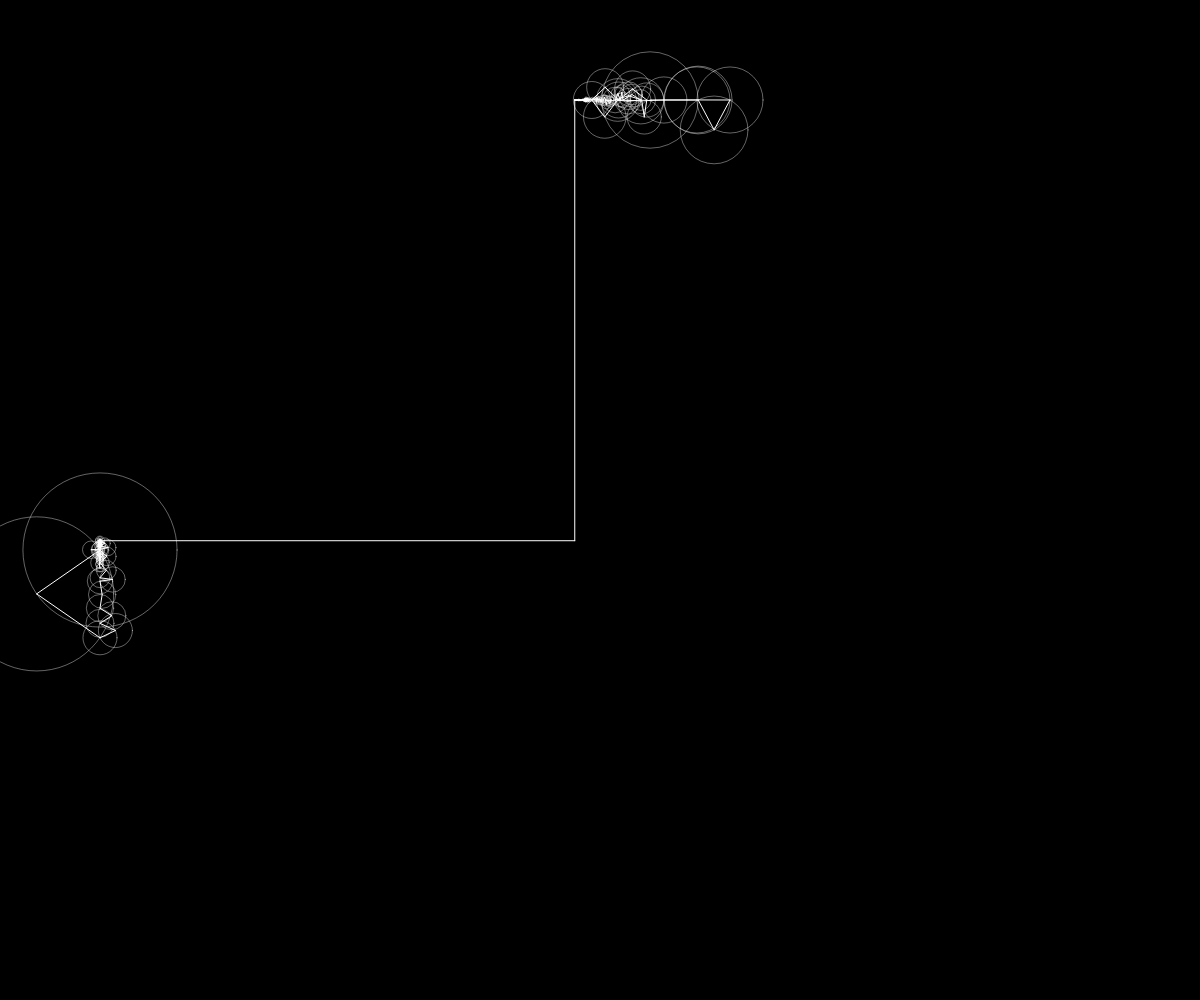
Frame 1 (no input)
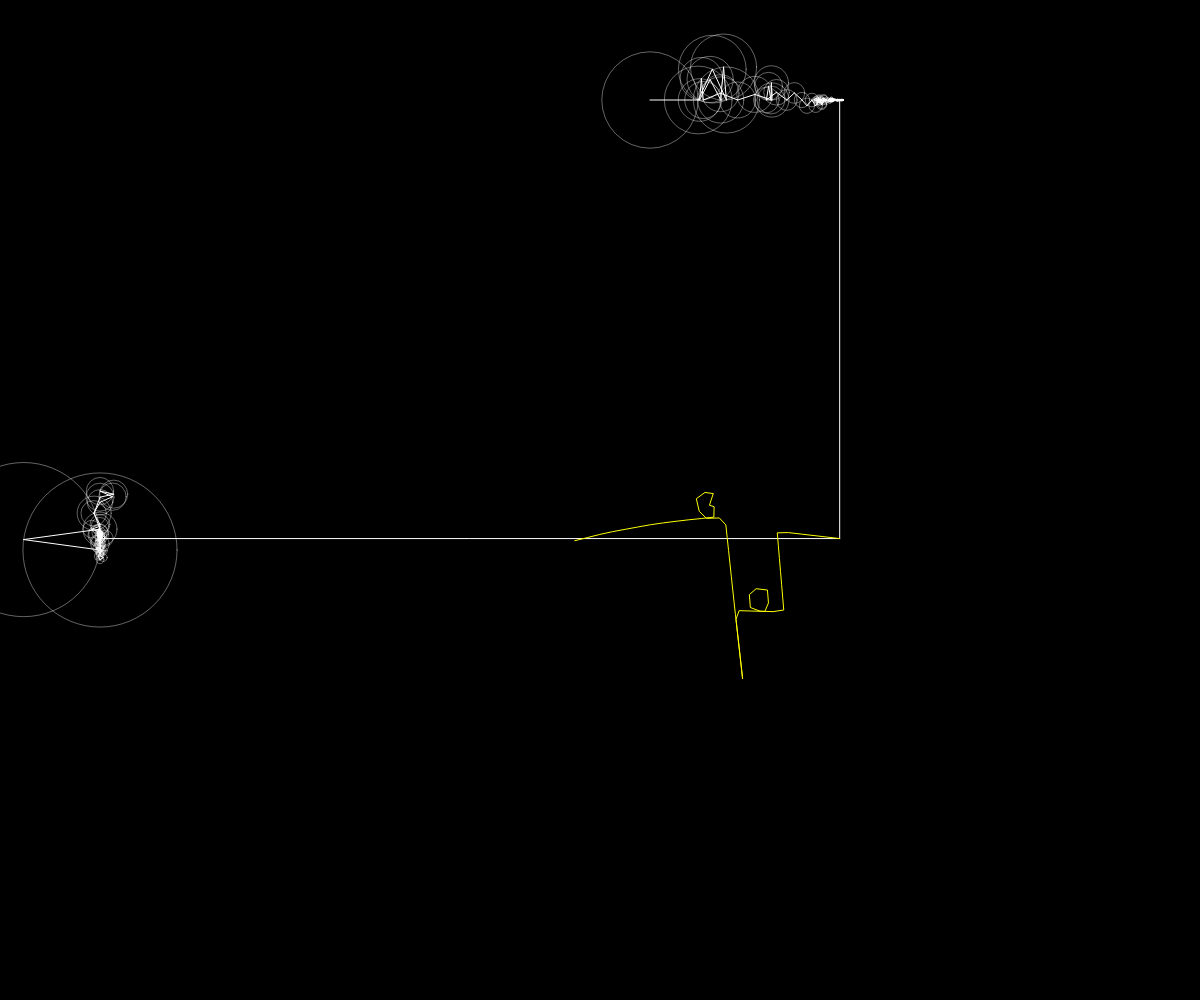
Frame 60 (no input)
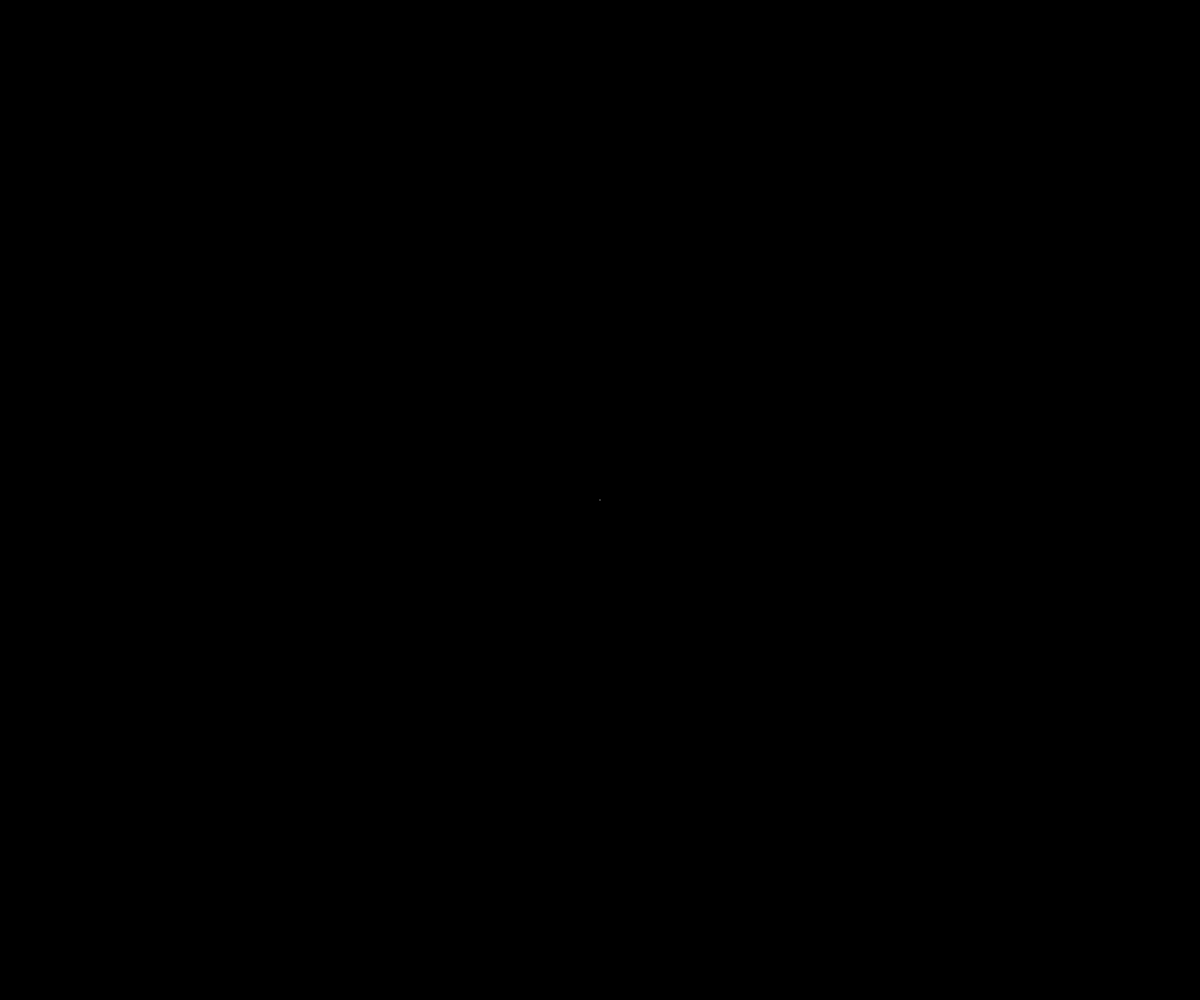
Frame 120 (the mouse pressed at the canvas centre since frame 60)

The p5.js sketch that drew these frames (run headless with seeded random() and noise() and a simulated clock; from frame 60 on, the mouse is pressed at the canvas centre):

// p5.js sketch
// ── sketch.js
// Fourier Sketch - v1
// Author - rudrajit1729

const USER = 0;
const FOURIER = 1;
const BEGINNING = -1;
let time = 0; 
let path = [];

let x = [];
let y = [];
let fourierX;
let fourierY;
let udrawing = [];
let state = -1;


function mousePressed(){
	state = USER;
	udrawing = [];
	x = [];
	y = [];
	time = 0;
	path = [];
}

function mouseReleased(){
	state = FOURIER;
	const skip = 3;
	for(let i = 0; i < udrawing.length; i += skip){
		x.push(udrawing[i].x);
		y.push(udrawing[i].y);
	}
	fourierX = dft(x);
	fourierY = dft(y);

	fourierX.sort((a, b) => b.amp - a.amp);
	fourierY.sort((a, b) => b.amp - a.amp);
}

function setup() {

	//createCanvas(windowWidth, windowHeight);
	//background(0);
	const skip = 10;
	for(let i = 0; i < drawing.length; i += skip){
		x.push(drawing[i].x);
		y.push(drawing[i].y);
	}

	fourierX = dft(x);
	fourierY = dft(y);

	fourierX.sort((a, b) => b.amp - a.amp);
	fourierY.sort((a, b) => b.amp - a.amp);
}

function epiCycles(x, y, rotation, fourier)
{
	for(let i = 0; i < fourier.length; i++){
		let prevx = x;
		let prevy = y;
		
		let freq = fourier[i].freq;
		let radius = fourier[i].amp;
		let phase = fourier[i].phase;
		x += radius * cos(freq * time + phase + rotation);
		y += radius * sin(freq * time + phase + rotation);
		stroke(255, 100); 
		noFill();
		ellipse(prevx, prevy, radius * 2);

		stroke(255);
		line(prevx, prevy, x, y);
	}
	return createVector(x, y);
}

function draw() {
	createCanvas(windowWidth, windowHeight);
	background(0);

	if (state == USER){
		let point = createVector(mouseX - width / 2, mouseY - height / 2);
		udrawing.push(point);
		stroke(255);
		noFill();
		beginShape();
		for(let v of udrawing){
			vertex(v.x + width / 2, v.y + height / 2);
		}
		endShape();
	}
	else if(state == FOURIER){

		let vx = epiCycles(width / 2, 100, 0, fourierX);
		let vy = epiCycles(100, height / 2, HALF_PI, fourierY);
		let v =  createVector(vx.x, vy.y);

		path.unshift(v);
		// translate(200, 0);
		// line(x - 200, y, 0, wave[0]); 
		line(vx.x, vx.y, v.x, v.y);
		line(vy.x, vy.y, v.x, v.y); 
		beginShape();
		stroke(255, 255, 0);
		noFill();
		// Draw out the path
		for(let i = 0; i < path.length; i++){
			
			vertex(path[i].x, path[i].y);
		}
		endShape();

		const dt = TWO_PI / fourierY.length;
		time += dt;

		if (time > TWO_PI){
			time = 0;
			path = [];
		}
	}
	else if(state == BEGINNING){
		let vx = epiCycles(width / 2 + 50, 100, 0, fourierX);
		let vy = epiCycles(100, height / 2 + 50, HALF_PI, fourierY);
		let v =  createVector(vx.x, vy.y);

		path.unshift(v);
		// translate(200, 0);
		// line(x - 200, y, 0, wave[0]); 
		line(vx.x, vx.y, v.x, v.y);
		line(vy.x, vy.y, v.x, v.y); 
		beginShape();
		noFill();
		// Draw out the path
		for(let i = 0; i < path.length; i++){
			stroke(255, 255, 0)
			vertex(path[i].x, path[i].y);
		}
		endShape();

		const dt = TWO_PI / fourierY.length;
		time += dt;

		if (time > TWO_PI){
			time = 0;
			path = [];
		}
	}
}

// ── fourier.js
// Dicrete Fourier Transform
// Author - rudrajit1729
// Formula reference - https://en.wikipedia.org/wiki/Discrete_Fourier_transform

function dft(x){
    let X = [];
    const N = x.length;
    for(let k = 0; k < N; k++){
        let re = 0;
        let im = 0;

        for(let n = 0; n < N; n++){
            const theta = (TWO_PI * k * n) / N;
            re += x[n] * cos(theta);
            im -= x[n] * sin(theta);
        }
        re = re / N;
        im = im / N;
        
        let freq = k;
        let amp = sqrt(re * re + im * im);
        let phase = atan2(im, re);
        
        X[k] = {re, im, freq, amp, phase};  
    }
    return X;
}

// ── train.js
let drawing = [
    { x: -75.23920093800275, y: -9.276916512631997 },
    { x: -73.99534065831229, y: -9.582732689485699 },
    { x: -72.74106439694725, y: -9.89162195029445 },
    { x: -71.4876893765498, y: -10.200732827734575 },
    { x: -70.23509740158319, y: -10.510035772921889 },
    { x: -68.98192922337502, y: -10.820003568003328 },
    { x: -67.72920427842959, y: -11.130281626368685 },
    { x: -66.47577016026378, y: -11.44115066241771 },
    { x: -65.22337025304437, y: -11.752211766213923 },
    { x: -63.97037936814129, y: -12.063908171020076 },
    { x: -62.718127205342796, y: -12.376092132415248 },
    { x: -61.46532838818692, y: -12.689014815915003 },
    { x: -60.21245569882057, y: -13.002602349308878 },
    { x: -58.96055812263228, y: -13.316706988175959 },
    { x: -57.708867388633266, y: -13.631609446915984 },
    { x: -56.45698458688706, y: -13.947679086581244 },
    { x: -55.205279078445955, y: -14.26490113272965 },
    { x: -53.95457823206708, y: -14.583246036477012 },
    { x: -52.703685317941016, y: -14.903703685443475 },
    { x: -51.4546244346343, y: -15.226096786323936 },
    { x: -50.20482482922301, y: -15.552168723285197 },
    { x: -48.95740390898846, y: -15.881313744201512 },
    { x: -47.70490058067441, y: -16.19289195347093 },
    { x: -46.448230859690526, y: -16.486223726757242 },
    { x: -45.188059595930945, y: -16.76634714881368 },
    { x: -43.92584945916273, y: -17.036571694668755 },
    { x: -42.66235394593253, y: -17.29898056065738 },
    { x: -41.39749918402992, y: -17.555272807620092 },
    { x: -40.131196526802334, y: -17.806852007555587 },
    { x: -38.863977854165064, y: -18.05438301035799 },
    { x: -37.596847828180344, y: -18.298604538131876 },
    { x: -36.32874268901758, y: -18.540255312981827 },
    { x: -35.0599579255186, y: -18.77966037263386 },
    { x: -33.79075947764106, y: -19.017455018097905 },
    { x: -32.52221110521555, y: -19.25356537716351 },
    { x: -31.253544537253305, y: -19.488479006419706 },
    { x: -29.984612029333412, y: -19.72252094359249 },
    { x: -28.71429072385691, y: -19.956178745270893 },
    { x: -27.44445697496943, y: -20.189023952634262 },
    { x: -26.175494918165356, y: -20.42161799448207 },
    { x: -24.905306582667677, y: -20.654108615235238 },
    { x: -23.63604903702177, y: -20.886436717125402 },
    { x: -22.36623006257638, y: -21.118853465668114 },
    { x: -21.096662253646553, y: -21.351462281958014 },
    { x: -19.826444369264692, y: -21.584440459300207 },
    { x: -18.556994755871592, y: -21.817581155505405 },
    { x: -17.28748604471013, y: -22.051224182741716 },
    { x: -16.017755716917293, y: -22.285472962103785 },
    { x: -14.74892663009204, y: -22.5201649747286 },
    { x: -13.479875926635414, y: -22.75555138613172 },
    { x: -12.210618380989507, y: -22.99172084296569 },
    { x: -10.94184839193262, y: -23.22859947302006 },
    { x: -9.672413552981615, y: -23.466423667368293 },
    { x: -8.404175443840026, y: -23.70494226049483 },
    { x: -7.135878236930072, y: -23.944332545704768 },
    { x: -5.867004826778547, y: -24.178699520603566 },
    { x: -4.596609649091586, y: -24.405369011172652 },
    { x: -3.324899546058476, y: -24.625286581705883 },
    { x: -2.0526575631100683, y: -24.83922050319202 },
    { x: -0.7790415570471436, y: -25.04773220443055 },
    { x: 0.4963769309509546, y: -25.25179679859951 },
    { x: 1.7707464335605503, y: -25.45110402241498 },
    { x: 3.0469036436632275, y: -25.646658537939192 },
    { x: 4.323592733681202, y: -25.83862286403514 },
    { x: 5.599735169341788, y: -26.027085647355396 },
    { x: 6.877030011485517, y: -26.21253444448896 },
    { x: 8.154768086891993, y: -26.395102225414664 },
    { x: 9.433097139982134, y: -26.57502538120598 },
    { x: 10.711780779682472, y: -26.7524664307259 },
    { x: 11.990449644940718, y: -26.927395825090258 },
    { x: 13.26953219457753, y: -27.100109053140876 },
    { x: 14.54889545861408, y: -27.270783408182858 },
    { x: 15.829233835828676, y: -27.439433664658292 },
    { x: 17.109232400875165, y: -27.60617801810391 },
    { x: 18.38983671804741, y: -27.771090340730176 },
    { x: 19.66982050865181, y: -27.934200181421264 },
    { x: 20.95038050249778, y: -28.095625735713913 },
    { x: 22.231014368554202, y: -28.25555907135531 },
    { x: 23.512327858946843, y: -28.413852443924547 },
    { x: 24.792858303908634, y: -28.570653597842526 },
    { x: 26.07427521539591, y: -28.726095503088086 },
    { x: 27.355633029114827, y: -28.880074738566574 },
    { x: 28.637729564938322, y: -29.032842469793557 },
    { x: 29.920092040719464, y: -29.18435437344275 },
    { x: 31.202159027658777, y: -29.334418381766973 },
    { x: 32.48493518781848, y: -29.483344758050144 },
    { x: 33.76717946806289, y: -29.63104485563971 },
    { x: 35.04951239495985, y: -29.777577772304042 },
    { x: 36.331904419625175, y: -29.9228400869485 },
    { x: 37.61533065523691, y: -30.067053416204452 },
    { x: 38.8976044843655, y: -30.210025692324713 },
    { x: 40.180942073324694, y: -30.351993306382745 },
    { x: 41.463836429021136, y: -30.49279373951554 },
    { x: 42.747055822443585, y: -30.632397442838922 },
    { x: 44.03089574243389, y: -30.77089306300543 },
    { x: 45.314410624698176, y: -30.908177178920432 },
    { x: 46.59801415361501, y: -31.044294113910198 },
    { x: 47.88129264480583, y: -31.179096123553812 },
    { x: 49.16557579805888, y: -31.312391140104083 },
    { x: 50.44953391358591, y: -31.443898449161274 },
    { x: 51.73833804611899, y: -31.51753426854573 },
    { x: 53.02817638959848, y: -31.56809240938313 },
    { x: 54.31822157526724, y: -31.618650550220536 },
    { x: 55.60885773861967, y: -31.669238239942118 },
    { x: 56.898577886562414, y: -31.719781606337428 },
    { x: 58.18862307223119, y: -31.77035452161692 },
    { x: 59.47881600232087, y: -31.82092743689641 },
    { x: 60.7690975790631, y: -31.871500352175907 },
    { x: 62.05834494485892, y: -31.922028944129124 },
    { x: 63.348626521601155, y: -31.972601859408616 },
    { x: 63.86635252137445, y: -32.90184039475881 },
    { x: 64.08259125582687, y: -34.17465858094878 },
    { x: 64.29874134362676, y: -35.4468857894551 },
    { x: 64.5149209803108, y: -36.719231193498146 },
    { x: 64.73113016587905, y: -37.99193118415139 },
    { x: 64.94728025367894, y: -39.264158392657706 },
    { x: 65.16348943924717, y: -40.536725413332135 },
    { x: 65.37987591812052, y: -41.81035619383715 },
    { x: 65.59605555480458, y: -43.08281979341693 },
    { x: 65.32721980650611, y: -43.774559172144905 },
    { x: 64.11187420005238, y: -43.33475357996262 },
    { x: 62.89889250433333, y: -42.89577535653747 },
    { x: 61.6853198309306, y: -42.45660506536513 },
    { x: 60.470978886539115, y: -42.01715405979305 },
    { x: 59.256667491031806, y: -41.57768827977888 },
    { x: 58.04333120870255, y: -41.138606635259094 },
    { x: 56.82966988864727, y: -40.69939202076048 },
    { x: 57.2427041917596, y: -41.5190337446753 },
    { x: 57.97235478889458, y: -42.58396075619459 },
    { x: 58.70250771706067, y: -43.64958216649219 },
    { x: 59.43198102089055, y: -44.71421368916966 },
    { x: 60.16118838476278, y: -45.77846107635274 },
    { x: 60.89107537297122, y: -46.84369835115597 },
    { x: 61.62108055671639, y: -47.90911291926428 },
    { x: 62.35055386054627, y: -48.973744441941754 },
    { x: 63.080027164376155, y: -50.038390739061306 },
    { x: 63.27333596470244, y: -51.26939725413211 },
    { x: 63.27259724259786, y: -52.55997431971617 },
    { x: 63.27185852049328, y: -53.850669580836964 },
    { x: 63.2711197983887, y: -55.14171942856796 },
    { x: 63.270381076284124, y: -56.4318237120051 },
    { x: 63.26964235417954, y: -57.72228258205242 },
    { x: 63.26890363207497, y: -59.01368701639362 },
    { x: 63.26816490997039, y: -60.30438227751441 },
    { x: 62.25818404858969, y: -60.159725714995716 },
    { x: 61.04357716424055, y: -59.72382057552561 },
    { x: 59.82784742229245, y: -59.28753130056113 },
    { x: 58.6134473801326, y: -58.851714807743576 },
    { x: 57.39827906698398, y: -58.41561760052629 },
    { x: 56.183553987098115, y: -57.979682912171995 },
    { x: 54.96806063622348, y: -57.54346750941798 },
    { x: 53.75389698513709, y: -57.107724888810885 },
    { x: 52.53884686752521, y: -56.67167200491988 },
    { x: 51.324121787639335, y: -56.23573731656558 },
    { x: 50.109721745479476, y: -55.79992082374804 },
    { x: 48.894228394604845, y: -55.36370542099401 },
    { x: 47.680182939055186, y: -54.92800712371319 },
    { x: 46.46489643036984, y: -54.49186559316963 },
    { x: 45.728597334293646, y: -53.794571024215216 },
    { x: 46.02172226539068, y: -52.5367488967482 },
    { x: 46.31458125653006, y: -51.28021214574315 },
    { x: 46.60744024766944, y: -50.023660620296006 },
    { x: 46.90035833657719, y: -48.766754508238655 },
    { x: 47.19321732771657, y: -47.51009956169687 },
    { x: 47.48616496550851, y: -46.253208224081625 },
    { x: 47.77905350553207, y: -44.99642030756101 },
    { x: 48.072001143324, y: -43.73941077440902 },
    { x: 48.364948781115935, y: -42.48240124125704 },
    { x: 48.65798506556042, y: -41.22505189593695 },
    { x: 48.950991801120715, y: -39.967805971711506 },
    { x: 49.24393943891264, y: -38.71079643855952 },
    { x: 49.53691662558876, y: -37.45378690540753 },
    { x: 49.82998245891743, y: -36.196201169013975 },
    { x: 50.122930096709354, y: -34.93919163586199 },
    { x: 50.41590728338547, y: -33.68218210271001 },
    { x: 50.7088549211774, y: -32.42517256955802 },
    { x: 51.27247033808715, y: -31.518627577260506 },
    { x: 52.56287011036612, y: -31.555608005815742 },
    { x: 53.85291529603489, y: -31.592588434370978 },
    { x: 55.14307867724039, y: -31.629568862926217 },
    { x: 56.43371484059281, y: -31.66656406592354 },
    { x: 57.72423280840851, y: -31.703544494478777 },
    { x: 59.01439618961401, y: -31.74052492303401 },
    { x: 60.30444137528278, y: -31.777505351589244 },
    { x: 61.594486560951545, y: -31.81447100570239 },
    { x: 62.885240919840705, y: -31.851466208699716 },
    { x: 64.17528610550947, y: -31.888446637254955 },
    { x: 65.46544948671497, y: -31.92542706581019 },
    { x: 66.75564241680466, y: -31.962407494365422 },
    { x: 68.04627858015708, y: -31.999387922920658 },
    { x: 69.33667835243605, y: -32.036383125917986 },
    { x: 70.62672353810481, y: -32.073348780031125 },
    { x: 71.91700511484704, y: -32.11034398302846 },
    { x: 73.20716849605255, y: -32.147309637141596 },
    { x: 74.4979228549417, y: -32.18430484013893 },
    { x: 75.17606974694542, y: -31.52115400685817 },
    { x: 75.3121719074931, y: -30.237653899035976 },
    { x: 75.44830361692496, y: -28.954050370119138 },
    { x: 75.58443532635681, y: -27.670417292318117 },
    { x: 75.72053748690449, y: -26.387050154474746 },
    { x: 75.85661009856798, y: -25.10377166328393 },
    { x: 75.99268271023146, y: -23.82052272097729 },
    { x: 76.1288439685475, y: -22.5366680265449 },
    { x: 76.264916580211, y: -21.253404309796167 },
    { x: 76.40101874075867, y: -19.97014059304744 },
    { x: 76.53709135242215, y: -18.68687687629871 },
    { x: 76.67319351296983, y: -17.40361315954998 },
    { x: 76.8093252224017, y: -16.11987666065432 },
    { x: 76.94539783406518, y: -14.836731139442325 },
    { x: 77.08147044572868, y: -13.553467422693595 },
    { x: 77.21760215516052, y: -12.269849119334667 },
    { x: 77.35376341347657, y: -10.985772808270902 },
    { x: 77.48986557402425, y: -9.702272700448706 },
    { x: 77.62596773457192, y: -8.418772592626512 },
    { x: 77.7620698951196, y: -7.13539068034105 },
    { x: 77.89817205566726, y: -5.8518905725188555 },
    { x: 78.03433331398331, y: -4.56791768254973 },
    { x: 78.17043547453098, y: -3.2844914469379933 },
    { x: 78.30656718396283, y: -2.0009765646737065 },
    { x: 78.44266934451052, y: -0.7173730357568712 },
    { x: 78.57883060282656, y: 0.5664816586755216 },
    { x: 78.71493276337422, y: 1.8499817664977163 },
    { x: 78.8510053750377, y: 3.1331272877097125 },
    { x: 78.98713708446957, y: 4.41674559106864 },
    { x: 79.12329834278562, y: 5.700703706595674 },
    { x: 79.2593709544491, y: 6.984100393323228 },
    { x: 79.39547311499678, y: 8.267467531166597 },
    { x: 79.53157527554444, y: 9.55084944345206 },
    { x: 79.6677069849763, y: 10.834467746810986 },
    { x: 79.80380914552397, y: 12.118086050169916 },
    { x: 79.93994085495584, y: 13.401586157992108 },
    { x: 80.07604301550352, y: 14.685086265814304 },
    { x: 80.21217472493537, y: 15.96870456917323 },
    { x: 80.34830643436722, y: 17.252662684700265 },
    { x: 80.48440859491488, y: 18.536044596985725 },
    { x: 80.62051075546258, y: 19.81942650927119 },
    { x: 80.75661291601025, y: 21.102690226019917 },
    { x: 80.89274462544209, y: 22.38666311598904 },
    { x: 81.02884678598978, y: 23.669926832737776 },
    { x: 81.16494894653745, y: 24.9535451360967 },
    { x: 81.3010806559693, y: 26.237045243918896 },
    { x: 81.43721236540117, y: 27.520781742814552 },
    { x: 81.57337362371719, y: 28.804739858341588 },
    { x: 81.70947578426488, y: 30.088121770627048 },
    { x: 81.84551884704418, y: 31.371252517396954 },
    { x: 81.98168010536023, y: 32.655107211829346 },
    { x: 82.11784136367626, y: 33.939080101798474 },
    { x: 82.25391397533976, y: 35.2223438185472 },
    { x: 82.39004568477161, y: 36.505843926369394 },
    { x: 82.52614784531927, y: 37.789447455286236 },
    { x: 82.6623386525195, y: 39.07353854079209 },
    { x: 82.79844081306719, y: 40.357038648614285 },
    { x: 82.93454297361485, y: 41.640538756436484 },
    { x: 83.07064513416253, y: 42.92403886425867 },
    { x: 83.2067472947102, y: 44.20753897208087 },
    { x: 83.34293810191042, y: 45.49161528314464 },
    { x: 83.4790402624581, y: 46.774997195430096 },
    { x: 83.6150833252374, y: 48.05802452110537 },
    { x: 83.75154007239529, y: 49.341849666653566 },
    { x: 83.894586220726, y: 50.624950864539294 },
    { x: 84.03763236905671, y: 51.90781567135155 },
    { x: 84.18064896850325, y: 53.1906952526059 },
    { x: 84.32366556794977, y: 54.4733236683447 },
    { x: 84.46674126516469, y: 55.75654306176715 },
    { x: 84.6097874134954, y: 57.03964425965287 },
    { x: 84.75277446405775, y: 58.32215447985493 },
    { x: 84.89579106350429, y: 59.60490109113045 },
    { x: 85.03880766295083, y: 60.88776589794271 },
    { x: 85.18188336016574, y: 62.17086709582843 },
    { x: 85.32487041072808, y: 63.45337731603049 },
    { x: 85.4679165590588, y: 64.73636031837948 },
    { x: 85.61093315850533, y: 66.01934332072847 },
    { x: 85.75400885572023, y: 67.30256271415092 },
    { x: 85.89708455293514, y: 68.58578210757337 },
    { x: 86.04010115238168, y: 69.86852871884889 },
    { x: 86.18308820294402, y: 71.15103893905096 },
    { x: 86.32616390015893, y: 72.4342583324734 },
    { x: 86.46918049960546, y: 73.71700494374893 },
    { x: 86.61213800128364, y: 74.99927877287753 },
    { x: 86.75518414961434, y: 76.28226177522652 },
    { x: 86.89820074906088, y: 77.56500838650203 },
    { x: 87.04127644627579, y: 78.84834597546123 },
    { x: 87.18426349683813, y: 80.13097439120003 },
    { x: 87.32733919405304, y: 81.41407558908575 },
    { x: 87.47032624461539, y: 82.69670400482453 },
    { x: 87.6134019418303, y: 83.98004159378372 },
    { x: 87.756448090161, y: 85.26302459613271 },
    { x: 87.89949423849173, y: 86.54585985406078 },
    { x: 88.04251083793827, y: 87.82857691645212 },
    { x: 88.18555698626898, y: 89.11161901656948 },
    { x: 88.3286031345997, y: 90.39463156780265 },
    { x: 88.47159018516204, y: 91.677348630194 },
    { x: 88.61463633349277, y: 92.96015433923789 },
    { x: 88.7576824818235, y: 94.24328508600779 },
    { x: 88.9007286301542, y: 95.52629763724096 },
    { x: 89.04371568071656, y: 96.80868966190629 },
    { x: 89.18667318239473, y: 98.09114078433997 },
    { x: 89.32971933072544, y: 99.37400559115223 },
    { x: 89.47279502794035, y: 100.65725453345887 },
    { x: 89.61578207850269, y: 101.93991249808184 },
    { x: 89.75879867794923, y: 103.22248181605228 },
    { x: 89.90181527739576, y: 104.50543526951708 },
    { x: 90.04489097461067, y: 105.7886842118237 },
    { x: 90.1879075740572, y: 107.07146037198342 },
    { x: 90.33095372238793, y: 108.3544433743324 },
    { x: 90.47399987071863, y: 109.63745592556559 },
    { x: 90.61701647016518, y: 110.92023208572529 },
    { x: 90.7600626184959, y: 112.20321508807429 },
    { x: 90.9031087668266, y: 113.48619809042327 },
    { x: 91.04615491515733, y: 114.7690924461197 },
    { x: 91.18914196571968, y: 116.05166176409014 },
    { x: 91.3321881140504, y: 117.3346743153233 },
    { x: 91.4752638112653, y: 118.61789370874577 },
    { x: 91.61825086182766, y: 119.90052212448454 },
    { x: 91.76126746127419, y: 121.18320963799171 },
    { x: 91.90434315848908, y: 122.46657677583508 },
    { x: 92.04735975793564, y: 123.74935293599478 },
    { x: 92.19040590626634, y: 125.03242458499633 },
    { x: 92.33342250571287, y: 126.31514164738766 },
    { x: 92.47643910515943, y: 127.59785870977902 },
    { x: 92.61951480237431, y: 128.881166749854 },
    { x: 92.76253140182085, y: 130.16400200778207 },
    { x: 92.84665707509033, y: 130.91817817878908 },
    { x: 92.70384731783308, y: 129.63513607867174 },
    { x: 92.56094891392328, y: 128.35165074529164 },
    { x: 92.41813915666602, y: 127.06896323178447 },
    { x: 92.27532939940876, y: 125.7861279738564 },
    { x: 92.13251964215152, y: 124.50329271592832 },
    { x: 91.98968033601007, y: 123.22010287139005 },
    { x: 91.84684102986864, y: 121.93717896680944 },
    { x: 91.7040312726114, y: 120.65425506222881 },
    { x: 91.56122151535413, y: 119.3714789020691 },
    { x: 91.41838220921271, y: 118.08852544860429 },
    { x: 91.27554290307127, y: 116.80533560406603 },
    { x: 91.13273314581402, y: 115.52250034613796 },
    { x: 90.98989383967258, y: 114.23951734378898 },
    { x: 90.84708408241534, y: 112.9566525369767 },
    { x: 90.70427432515807, y: 111.67372863239608 },
    { x: 90.561494116785, y: 110.39136615661494 },
    { x: 90.41868435952775, y: 109.1085013498027 },
    { x: 90.2758450533863, y: 107.82542970080114 },
    { x: 90.13303529612905, y: 106.5425648939889 },
    { x: 89.99019598998763, y: 105.25943414721898 },
    { x: 89.84735668384619, y: 103.97656934040673 },
    { x: 89.70457647547312, y: 102.69385227801538 },
    { x: 89.56176671821586, y: 101.41107611785567 },
    { x: 89.41889786319024, y: 100.12788627331742 },
    { x: 89.276088105933, y: 98.84505101538934 },
    { x: 89.13327834867574, y: 97.56224530634545 },
    { x: 88.99049814030268, y: 96.2795282439541 },
    { x: 88.84762928527705, y: 94.99624975276328 },
    { x: 88.7048195280198, y: 93.71365088590868 },
    { x: 88.56206886853091, y: 92.43122931235916 },
    { x: 88.41922956238948, y: 91.14827585889437 },
    { x: 88.27641980513222, y: 89.86538150319792 },
    { x: 88.13352140122241, y: 88.58171887651271 },
    { x: 87.99074119284934, y: 87.29912000965813 },
    { x: 87.8479314355921, y: 86.01640294726677 },
    { x: 87.70509212945065, y: 84.73324265161268 },
    { x: 87.56219372554087, y: 83.44981641600094 },
    { x: 87.4194135171678, y: 82.16712890249379 },
    { x: 87.27663330879471, y: 80.88470732894427 },
    { x: 87.13388264930585, y: 79.6024039509315 },
    { x: 86.99110244093275, y: 78.31974598630852 },
    { x: 86.84829268367551, y: 77.0371766683381 },
    { x: 86.70545337753408, y: 75.75401637268402 },
    { x: 86.56270271804519, y: 74.47171299467124 },
    { x: 86.41986341190375, y: 73.18867089455388 },
    { x: 86.27702410576232, y: 71.90545150113142 },
    { x: 86.13418479962087, y: 70.62255714543498 },
    { x: 85.99137504236363, y: 69.33978098527528 },
    { x: 85.84856528510637, y: 68.05697527623138 },
    { x: 85.70569643008075, y: 66.7736376872722 },
    { x: 85.56291622170768, y: 65.49097972264923 },
    { x: 85.42007691556626, y: 64.20784897587933 },
    { x: 85.27726715830899, y: 62.925102364603795 },
    { x: 85.13439830328338, y: 61.64167612899207 },
    { x: 85.21565773478709, y: 60.56512163154669 },
    { x: 86.50570292045586, y: 60.60188044347055 },
    { x: 87.79562991058789, y: 60.63860970651023 },
    { x: 89.08605923175104, y: 60.675338969549905 },
    { x: 90.37645900403, y: 60.71209778147377 },
    { x: 91.66656328746713, y: 60.74882704451345 },
    { x: 92.95693351086193, y: 60.78558585643731 },
    { x: 94.24733328314089, y: 60.82231511947698 },
    { x: 95.53808764203004, y: 60.85907393140084 },
    { x: 96.82828057211972, y: 60.89580319444053 },
    { x: 98.11811891559921, y: 60.93253245748021 },
    { x: 99.4086368834149, y: 60.96929126940407 },
    { x: 100.69903665569386, y: 61.00605008132793 },
    { x: 101.98934778132029, y: 61.0427793443676 },
    { x: 103.27948161364161, y: 61.07950860740729 },
    { x: 104.56964499484711, y: 61.116267419331145 },
    { x: 105.8598083760526, y: 61.152996682370826 },
    { x: 107.15026724609993, y: 61.1897259454105 },
    { x: 108.44054882284217, y: 61.22648475733436 },
    { x: 109.73041671520583, y: 61.263214020374036 },
    { x: 111.02075738971642, y: 61.299943283413725 },
    { x: 112.31139355306885, y: 61.336702095337586 },
    { x: 113.6013205432009, y: 61.37343135837726 },
    { x: 114.89115888668037, y: 61.410160621416935 },
    { x: 116.18120407234913, y: 61.44688988445662 },
    { x: 117.47184023570156, y: 61.483648696380484 },
    { x: 118.7617672258336, y: 61.52037795942016 },
    { x: 119.06263396458662, y: 60.61523653912135 },
    { x: 118.96231550278476, y: 59.32814624187089 },
    { x: 118.86196749209873, y: 58.04102639573625 },
    { x: 118.76167857918105, y: 56.75402474513836 },
    { x: 118.66136011737919, y: 55.46702309454046 },
    { x: 118.56110075334571, y: 54.18049422608949 },
    { x: 118.46078229154385, y: 52.89378806433342 },
    { x: 118.360463829742, y: 51.60650569933578 },
    { x: 118.2602044657085, y: 50.32002115421109 },
    { x: 118.15988600390665, y: 49.032960405844825 },
    { x: 118.05959709098897, y: 47.7461655974362 },
    { x: 117.95930817807131, y: 46.4595185334485 },
    { x: 117.85896016738526, y: 45.172310040661316 },
    { x: 117.75867125446759, y: 43.885367487831786 },
    { x: 117.65838234154992, y: 42.598543130538985 },
    { x: 117.55806387974806, y: 41.311674449919906 },
    { x: 117.45771586906201, y: 40.02414091940671 },
    { x: 117.35739740726015, y: 38.73710971992463 },
    { x: 116.43765883817485, y: 38.366108704562855 },
    { x: 115.14764320139027, y: 38.40880684220753 },
    { x: 113.85691839138529, y: 38.4515197542943 },
    { x: 112.56696185236909, y: 38.49421789193899 },
    { x: 111.2769462155845, y: 38.53691602958366 },
    { x: 109.98687148103154, y: 38.579614167228335 },
    { x: 108.69682629536278, y: 38.62231230487302 },
    { x: 107.4068402074624, y: 38.6650104425177 },
    { x: 106.1168245706778, y: 38.70770858016237 },
    { x: 104.8273408138085, y: 38.75039194336496 },
    { x: 103.53711833483464, y: 38.79310485545173 },
    { x: 102.24674811143987, y: 38.835802993096415 },
    { x: 100.95679157242364, y: 38.87850113074109 },
    { x: 99.66665774010234, y: 38.92119926838576 },
    { x: 98.95789820408486, y: 39.48400209098048 },
    { x: 99.05803937258162, y: 40.77137310263067 },
    { x: 99.15812144331001, y: 42.05812358771301 },
    { x: 99.25820351403839, y: 43.344785426142806 },
    { x: 99.35828558476679, y: 44.631565460109336 },
    { x: 99.45842675326354, y: 45.919084216180444 },
    { x: 99.55850882399193, y: 47.20574605461024 },
    { x: 99.65862044360452, y: 48.492939772955324 },
    { x: 99.75873206321708, y: 49.77983800245858 },
    { x: 99.85881413394547, y: 51.066544164214655 },
    { x: 99.95892575355806, y: 52.353678784791384 },
    { x: 100.05900782428644, y: 53.64057701429464 },
    { x: 100.15914899278322, y: 54.927874153734365 },
    { x: 100.25920151462742, y: 56.214314375532794 },
    { x: 100.35928358535581, y: 57.50102053728886 },
    { x: 100.45936565608419, y: 58.78760850350819 },
    { x: 100.55947727569676, y: 60.07469880075865 },
    { x: 101.08592019630409, y: 60.916044180106 },
    { x: 102.37611312639378, y: 60.95877186663486 },
    { x: 103.66586282322072, y: 61.00147000427954 },
    { x: 104.95587846000531, y: 61.04416814192421 },
    { x: 106.24604184121078, y: 61.08689582845308 },
    { x: 107.53650071125813, y: 61.129623514981944 },
    { x: 108.82651634804272, y: 61.1723512015108 },
    { x: 110.11650243594312, y: 61.215049339155485 },
    { x: 111.40663626826442, y: 61.25777702568434 },
    { x: 112.69697694277502, y: 61.300504712213204 },
    { x: 113.98776085054837, y: 61.34323239874206 },
    { x: 115.2778651339855, y: 61.38596008527092 },
    { x: 116.56799896630682, y: 61.42868777179979 },
    { x: 117.85833964081742, y: 61.47141545832864 },
    { x: 119.1487098642122, y: 61.514143144857506 },
    { x: 120.43857775657587, y: 61.556841282502184 },
    { x: 121.72841610005536, y: 61.59953942014687 },
    { x: 123.01908181229197, y: 61.6422966555599 },
    { x: 124.30924519349745, y: 61.68499479320459 },
    { x: 125.59994045461826, y: 61.72775202861764 },
    { x: 126.88974924921355, y: 61.77045016626231 },
    { x: 128.17890796835684, y: 61.813148303906985 },
    { x: 129.46865766518377, y: 61.85584644155167 },
    { x: 130.7596188662622, y: 61.898574128080526 },
    { x: 132.04916172089986, y: 61.94127226572521 },
    { x: 133.33905916214772, y: 61.98399995225407 },
    { x: 133.85885358381384, y: 61.29497907087095 },
    { x: 133.7507637654718, y: 60.00856839795671 },
    { x: 133.64264439824558, y: 58.72174404066391 },
    { x: 133.53455457990356, y: 57.43556975882314 },
    { x: 133.42646476156153, y: 56.14909998814054 },
    { x: 133.31843404098785, y: 54.8632211951416 },
    { x: 133.21034422264583, y: 53.576958266648276 },
    { x: 133.10228395318796, y: 52.29081353369169 },
    { x: 132.9941350370776, y: 51.00398917639889 },
    { x: 132.88607476761973, y: 49.71785921788439 },
    { x: 132.77804404704608, y: 48.43211339486428 },
    { x: 132.66995422870403, y: 47.14567317306585 },
    { x: 132.56192350813038, y: 45.8600012222562 },
    { x: 132.45386323867254, y: 44.573974684836344 },
    { x: 132.34571432256215, y: 43.287017357564714 },
    { x: 132.23765405310428, y: 42.000857850166035 },
    { x: 132.12956423476226, y: 40.71459492167271 },
    { x: 132.0215630630728, y: 39.42932188079953 },
    { x: 131.91347324473077, y: 38.142925982327384 },
    { x: 131.8054129752729, y: 36.856677828276155 },
    { x: 131.6972640591625, y: 35.56963185435198 },
    { x: 131.58920378970467, y: 34.283753061353046 },
    { x: 131.48111397136262, y: 32.99706167403907 },
    { x: 131.3729946041364, y: 31.7103407378409 },
    { x: 131.2648752369102, y: 30.42385619271621 },
    { x: 131.15681496745236, y: 29.137844429738447 },
    { x: 131.0488137957629, y: 27.85246796777062 },
    { x: 130.94072397742084, y: 26.565953873761746 },
    { x: 130.83257506131045, y: 25.278996546490117 },
    { x: 130.7245147918526, y: 23.99285181353353 },
    { x: 130.61645452239475, y: 22.706751403903215 },
    { x: 130.5083942529369, y: 21.42091693423055 },
    { x: 130.4002748857107, y: 20.134136900264025 },
    { x: 130.29224416513702, y: 18.848331979475542 },
    { x: 130.18424299344755, y: 17.56301461527608 },
    { x: 130.07612362622135, y: 16.27638232573047 },
    { x: 129.96803380787932, y: 14.989986427258328 },
    { x: 129.8598848917689, y: 13.702970002218336 },
    { x: 129.75185417119525, y: 12.417105983661488 },
    { x: 129.64367570620067, y: 11.129616776474565 },
    { x: 129.53558588785864, y: 9.843161780234054 },
    { x: 129.42749606951662, y: 8.55704659616165 },
    { x: 129.31943580005876, y: 7.270975735415518 },
    { x: 129.21137553060092, y: 5.984963972437754 },
    { x: 129.1032857122589, y: 4.698449878428876 },
    { x: 128.9951663450327, y: 3.411728942230716 },
    { x: 128.88710607557482, y: 2.1256728559266773 },
    { x: 128.77904580611698, y: 0.8397201907172799 },
    { x: 128.67098553665915, y: -0.4463211211446672 },
    { x: 128.5628957183171, y: -1.7328056662693618 },
    { x: 128.45483544885926, y: -3.018773105920851 },
    { x: 128.34677517940142, y: -4.304962162203714 },
    { x: 128.23871490994355, y: -5.590767082992197 },
    { x: 128.13062509160153, y: -6.877133432580158 },
    { x: 128.0225352732595, y: -8.163544105494394 },
    { x: 127.91447500380166, y: -9.449703612893074 },
    { x: 127.80638518545962, y: -10.735981315828488 },
    { x: 127.69832491600178, y: -12.022288567648081 },
    { x: 127.59020554877557, y: -13.308773112772778 },
    { x: 127.48214527931772, y: -14.595006492381914 },
    { x: 127.37411455874405, y: -15.880722766517847 },
    { x: 127.2660838381704, y: -17.16626174734868 },
    { x: 127.15793492206, y: -18.45333727015704 },
    { x: 128.1419423142437, y: -18.611541996073722 },
    { x: 129.42374336122535, y: -18.461995093222708 },
    { x: 130.70575125039628, y: -18.312418641487508 },
    { x: 131.98778868845142, y: -18.16284218975231 },
    { x: 133.2702398108851, y: -18.013221414690836 },
    { x: 134.55218860228769, y: -17.86364496295564 },
    { x: 135.83431468699538, y: -17.714053736778347 },
    { x: 137.11652941835558, y: -17.564462510601057 },
    { x: 138.39909873632604, y: -17.4148121866554 },
    { x: 139.68110662549697, y: -17.265235734920203 },
    { x: 140.9626121836368, y: -17.11571838095337 },
    { x: 142.24512240383885, y: -16.966082831449807 },
    { x: 143.52754397738835, y: -16.816462056388332 },
    { x: 144.80931547548585, y: -16.666915153537317 },
    { x: 146.09108697358332, y: -16.517368250686303 },
    { x: 147.37309486275427, y: -16.367791798951103 },
    { x: 148.6553095941145, y: -16.218200572773814 },
    { x: 149.93731748328545, y: -16.068624121038617 },
    { x: 151.2192958235722, y: -15.919047669303415 },
    { x: 152.50124461497478, y: -15.76948599201031 },
    { x: 153.7836366396401, y: -15.619865216948835 },
    { x: 155.06638325091564, y: -15.470200118561088 },
    { x: 156.3486570800442, y: -15.320594117941706 },
    { x: 157.6302217359524, y: -15.171061989532783 },
    { x: 158.9123773695443, y: -15.021470763355493 },
    { x: 160.19500578528306, y: -14.871835213851929 },
    { x: 161.4764817945387, y: -14.722317859885095 },
    { x: 162.75851923259384, y: -14.572741408149897 },
    { x: 164.04026118180715, y: -14.42319450529888 },
    { x: 165.32253501093572, y: -14.273588504679502 },
    { x: 166.60495658448522, y: -14.123952955175936 },
    { x: 167.8869644736562, y: -13.974391277882829 },
    { x: 169.16947469385823, y: -13.824755728379264 },
    { x: 170.45139393637663, y: -13.675179276644064 },
    { x: 171.7328403967481, y: -13.525676697119325 },
    { x: 173.01473009038233, y: -13.376115019826218 },
    { x: 174.29620609963794, y: -13.226597665859385 },
    { x: 175.57780030443035, y: -13.077080311892555 },
    { x: 176.86057646459008, y: -12.927415213504807 },
    { x: 178.14231841380337, y: -12.77786831065379 },
    { x: 179.4246513407003, y: -12.628247535592317 },
    { x: 180.7062159966085, y: -12.478730181625485 },
    { x: 181.98854892350545, y: -12.329109406564012 },
    { x: 183.27102959482332, y: -12.179488631502538 },
    { x: 184.5530079351101, y: -12.02991217976734 },
    { x: 185.83474988432337, y: -11.880365276916324 },
    { x: 187.1166395779576, y: -11.730803599623219 },
    { x: 188.39900205373874, y: -11.581182824561743 },
    { x: 189.68130543175155, y: -11.431576823942363 },
    { x: 190.96310647873318, y: -11.282029921091349 },
    { x: 192.24520301455667, y: -11.132438694914057 },
    { x: 193.52818601690566, y: -10.982744047642127 },
    { x: 194.80983931946642, y: -10.833211919233204 },
    { x: 196.09205405082665, y: -10.683620693055913 },
    { x: 197.3738846466925, y: -10.534059015762805 },
    { x: 198.65621757358943, y: -10.384453015143423 },
    { x: 199.93813681610786, y: -10.234891337850318 },
    { x: 201.21990831420533, y: -10.085344434999302 },
    { x: 202.5022412411023, y: -9.93572365993783 },
    { x: 202.48841236330458, y: -9.93731929968372 },
    { x: 201.2057248497974, y: -10.086954849187284 },
    { x: 199.92371696062645, y: -10.236516526480392 },
    { x: 198.64164997368718, y: -10.386078203773497 },
    { x: 197.359612535632, y: -10.535639881066606 },
    { x: 196.07713186431414, y: -10.685245881685988 },
    { x: 194.7951239751432, y: -10.834807558979094 },
    { x: 193.51332292816156, y: -10.984339687388017 },
    { x: 192.2313150389906, y: -11.133886590239033 },
    { x: 190.94980948085077, y: -11.283389169763774 },
    { x: 189.66729926064872, y: -11.433009944825246 },
    { x: 188.38546866478285, y: -11.58254207323417 },
    { x: 187.10369716668538, y: -11.732074201643094 },
    { x: 185.82133469090425, y: -11.881665427820383 },
    { x: 184.5390904106598, y: -12.031241879555582 },
    { x: 183.25714161925725, y: -12.180788782406598 },
    { x: 181.97525192562304, y: -12.330335685257614 },
    { x: 180.69318493868371, y: -12.479897362550721 },
    { x: 179.41123614728116, y: -12.629444265401736 },
    { x: 178.1287554759633, y: -12.779065040463209 },
    { x: 176.8464816468347, y: -12.928641492198407 },
    { x: 175.56447375766376, y: -13.078203169491514 },
    { x: 174.2826431617979, y: -13.22773529790044 },
    { x: 173.00007384382747, y: -13.377356072961911 },
    { x: 171.71791821023558, y: -13.52693252469711 },
    { x: 170.4362058099065, y: -13.676449878663943 },
    { x: 169.15428656738808, y: -13.825996781514958 },
    { x: 167.87192409160693, y: -13.975602782134338 },
    { x: 166.58985710466766, y: -14.125149684985354 },
    { x: 165.30773101995996, y: -14.274726136720552 },
    { x: 164.0261368151676, y: -14.424228716245294 },
    { x: 162.74427667041755, y: -14.57377561909631 },
    { x: 161.46153005914204, y: -14.723411168599874 },
    { x: 160.17925623001344, y: -14.873002394777163 },
    { x: 158.89733698749504, y: -15.02254929762818 },
    { x: 157.61529954943992, y: -15.172110974921285 },
    { x: 156.33273023146947, y: -15.32173174998276 },
    { x: 155.05087008671947, y: -15.471263878391683 },
    { x: 153.76865535535924, y: -15.620840330126882 },
    { x: 152.48688385726177, y: -15.770372458535805 },
    { x: 151.20395995268115, y: -15.920037556923553 },
    { x: 149.92212935681528, y: -16.06956968533248 },
    { x: 148.6398850765709, y: -16.219146137067675 },
    { x: 147.35790673628412, y: -16.368707814360782 },
    { x: 146.07589884711317, y: -16.518254717211796 },
    { x: 144.7930635891851, y: -16.667905041157454 },
    { x: 143.51135118885597, y: -16.817437169566375 },
    { x: 142.22913645749577, y: -16.967013621301575 },
    { x: 140.94706947055644, y: -17.116575298594682 },
    { x: 139.6648842880804, y: -17.26615175032988 },
    { x: 138.382965045562, y: -17.415698653180897 },
    { x: 137.1010753519278, y: -17.56524555603191 },
    { x: 135.8189788161043, y: -17.71480723332502 },
    { x: 134.53649814478644, y: -17.8644132339444 },
    { x: 133.25416521788947, y: -18.01400446012169 },
    { x: 131.97242326867618, y: -18.163536588530615 },
    { x: 130.69059267281034, y: -18.313068716939537 },
    { x: 129.4083483925659, y: -18.462645168674737 },
    { x: 128.12604501455314, y: -18.61225116929412 },
    { x: 127.06863819405845, y: -19.027693706467375 },
    { x: 126.70669391169882, y: -20.26670796915181 },
    { x: 126.34477917822339, y: -21.50554493853115 },
    { x: 125.98265760255866, y: -22.745091081130877 },
    { x: 125.6207428690832, y: -23.98403147160485 },
    { x: 125.25879858672357, y: -25.22291276431046 },
    { x: 124.89688385324814, y: -26.461779282573982 },
    { x: 124.53485092423594, y: -27.701044710773974 },
    { x: 124.17290664187631, y: -28.940029424574227 },
    { x: 123.81099190840088, y: -30.17885161951147 },
    { x: 123.4491067238096, y: -31.417673814448715 },
    { x: 124.55541694762744, y: -31.419018288679048 },
    { x: 125.83819310778713, y: -31.269855521322413 },
    { x: 127.12008280142135, y: -31.118269745462758 },
    { x: 128.40206114170812, y: -30.96254712581746 },
    { x: 129.68170512014441, y: -30.794162809299674 },
    { x: 129.91162498797362, y: -31.789915882946175 },
    { x: 129.76571259787715, y: -33.07239655426405 },
    { x: 129.55473356480934, y: -34.34577616925351 },
    { x: 129.29544210610203, y: -35.60984788572527 },
    { x: 128.99587551825306, y: -36.8660743734464 },
    { x: 128.66200267586746, y: -38.11254972938709 },
    { x: 128.2973103472788, y: -39.35064797666185 },
    { x: 127.90472387202121, y: -40.58038388971277 },
    { x: 127.48672535636612, y: -41.80155062635057 },
    { x: 127.04502863559611, y: -43.01488690867983 },
    { x: 126.58176122937239, y: -44.219521044617146 },
    { x: 126.09801644640974, y: -45.41622130515128 },
    { x: 125.59500579095968, y: -46.605032013608515 },
    { x: 125.07382257173694, y: -47.7862043355044 },
    { x: 124.53573739076145, y: -48.95935413534455 },
    { x: 123.98154806790612, y: -50.12439276647642 },
    { x: 123.41175693420209, y: -51.282413537614794 },
    { x: 122.82701406510137, y: -52.43383013313822 },
    { x: 122.2283241226662, y: -53.577475372121484 },
    { x: 121.61624853569603, y: -54.71411752555333 },
    { x: 120.99155557517967, y: -55.84320993907638 },
    { x: 120.35448163219056, y: -56.965506109237296 },
    { x: 119.7052040000338, y: -58.08159701371975 },
    { x: 119.04493418296092, y: -59.190359794924774 },
    { x: 118.37331759436168, y: -60.29232633276768 },
    { x: 117.69008829427845, y: -61.3870533939857 },
    { x: 116.9946257561434, y: -62.47461485078931 },
    { x: 116.28675268665143, y: -63.55384352225326 },
    { x: 115.56617359696068, y: -64.62459166395664 },
    { x: 114.83244525380843, y: -65.68629784709996 },
    { x: 114.08500622839517, y: -66.73884387614653 },
    { x: 113.32356103187911, y: -67.78125463791825 },
    { x: 112.5481687620286, y: -68.81264366588965 },
    { x: 111.75773611012885, y: -69.83343941888138 },
    { x: 110.95223352729566, y: -70.8425042648524 },
    { x: 110.13115868249797, y: -71.83942451942414 },
    { x: 109.29522074895614, y: -72.82240508788246 },
    { x: 108.44344461349212, y: -73.79171191018503 },
    { x: 107.57535749395899, y: -74.74701994860582 },
    { x: 106.69095939035677, y: -75.6871472477775 },
    { x: 105.79025030268542, y: -76.61170228498466 },
    { x: 104.87325977982916, y: -77.51988724035435 },
    { x: 103.93978097959868, y: -78.41123671896067 },
    { x: 102.98960705980473, y: -79.28552910417224 },
    { x: 102.02365403585695, y: -80.14160460228491 },
    { x: 101.04189235887117, y: -80.9792120477831 },
    { x: 100.04449932215252, y: -81.79835144066679 },
    { x: 99.03182951231115, y: -82.59848351379968 },
    { x: 98.00417841818891, y: -83.3800515004445 },
    { x: 96.96249160407967, y: -84.1422797423914 },
    { x: 95.9077146342773, y: -84.88554498791378 },
    { x: 94.83981795989759, y: -85.61030524471644 },
    { x: 93.7597766941186, y: -86.31693726107272 },
    { x: 92.66824091239236, y: -87.00615759742409 },
    { x: 91.56654031450712, y: -87.67823958094921 },
    { x: 90.4547339982312, y: -88.33454984754155 },
    { x: 89.33409256558456, y: -88.97587144263201 },
    { x: 88.20603436300792, y: -89.6027140844727 },
    { x: 87.07070713492222, y: -90.21692457832508 },
    { x: 85.92855411459021, y: -90.81846598808393 },
    { x: 84.77532026268952, y: -91.39837761462068 },
    { x: 83.61094648145176, y: -91.95582470195721 },
    { x: 82.43634878628663, y: -92.49184884826094 },
    { x: 81.25294552363492, y: -93.00731435839421 },
    { x: 80.06120947564355, y: -93.50314463498779 },
    { x: 78.86125883784926, y: -93.98033695288281 },
    { x: 77.65465970111377, y: -94.43934931978416 },
    { x: 76.44182574981562, y: -94.88075055171232 },
    { x: 75.2226387884181, y: -95.30542711519283 },
    { x: 73.9977784412574, y: -95.71390350291989 },
    { x: 72.76774703936465, y: -96.10646781651434 },
    { x: 71.53328330484442, y: -96.48346725536528 },
    { x: 70.2942394932758, y: -96.84544847383015 },
    { x: 69.05123613122664, y: -97.19267741186655 },
    { x: 67.80391863208673, y: -97.52548649442159 },
    { x: 66.55293707130812, y: -97.84419337200019 },
    { x: 65.30000528417341, y: -98.14862075129729 },
    { x: 64.04264116441122, y: -98.43946303109117 },
    { x: 62.78143568970523, y: -98.71693444079216 },
    { x: 61.517777657612044, y: -98.98087246153727 },
    { x: 60.25276037684641, y: -99.23120322111602 },
    { x: 58.98348805675842, y: -99.46857679498046 },
    { x: 57.71155633709393, y: -99.69266075818352 },
    { x: 56.43773348884172, y: -99.9034551107252 },
    { x: 55.16284688075893, y: -100.100878593174 },
    { x: 53.8855372641731, y: -100.28513066049813 },
    { x: 52.60583418796845, y: -100.45614482770823 },
    { x: 51.32391494545005, y: -100.61382506093067 },
    { x: 50.04178886074237, y: -100.75769119079747 },
    { x: 48.75729886530004, y: -100.88798699560313 },
    { x: 47.471656463374565, y: -101.00444653539006 },
    { x: 46.184802557197585, y: -101.10689251685311 },
    { x: 44.897594064410406, y: -101.1948447706243 },
    { x: 43.60834669861458, y: -101.26832545836679 },
    { x: 42.32119730359577, y: -101.32454959774631 },
    { x: 41.03218632887341, y: -101.36139705632273 },
    { x: 39.7415206166368, y: -101.38027140609474 },
    { x: 38.4504707689058, y: -101.38259099350311 },
    { x: 37.15945047005899, y: -101.36920534896814 },
    { x: 35.86973032211624, y: -101.34126687897295 },
    { x: 34.57950784314237, y: -101.29949214395899 },
    { x: 33.28987634185217, y: -101.24456815548352 },
    { x: 32.00039258498288, y: -101.17710066567231 },
    { x: 30.712356723438575, y: -101.09769542665109 },
    { x: 29.425591463914138, y: -101.00686954389307 },
    { x: 28.138855753273887, y: -100.90498499122951 },
    { x: 26.853124704695862, y: -100.79241851693372 },
    { x: 25.568324445969612, y: -100.66936957597397 },
    { x: 24.284528849305584, y: -100.53634049938134 },
    { x: 23.00096964371502, y: -100.39323525328226 },
    { x: 21.719212920059636, y: -100.24062265369724 },
    { x: 20.43860860288739, y: -100.07844360285793 },
    { x: 19.15933398550339, y: -99.90697881516404 },
    { x: 17.881359519023448, y: -99.72616919284722 },
    { x: 16.604995466731488, y: -99.5363693225177 },
    { x: 15.32957697873339, y: -99.33718768146001 },
    { x: 14.055828002691642, y: -99.12909705182109 },
    { x: 12.78336440311186, y: -98.91175762143284 },
    { x: 11.512614638814703, y: -98.68537623248454 },
    { x: 10.244110589715465, y: -98.44989378720783 },
    { x: 8.97674417265728, y: -98.20505173286608 },
    { x: 7.711608696354925, y: -97.95088700556457 },
    { x: 6.445586753527075, y: -97.68664610875658 },
    { x: 5.183420940085128, y: -97.41300866677835 },
    { x: 3.9245793761137873, y: -97.12982693520895 },
    { x: 2.6669197675097736, y: -96.83611102642827 },
    { x: 1.4122445962082593, y: -96.53209733150973 },
    { x: 0.16053908776715398, y: -96.21743126384318 },
    { x: -1.0884331488870085, y: -95.89157355629224 },
    { x: -2.3340811360705644, y: -95.55416223502569 },
    { x: -3.5768776559304447, y: -95.20446596515997 },
    { x: -4.815847595288604, y: -94.84211538564283 },
    { x: -6.051448961849883, y: -94.46620925550666 },
    { x: -7.283356717888266, y: -94.07583155934178 },
    { x: -8.508763719406351, y: -93.67031744725405 },
    { x: -9.727847259709238, y: -93.24481351501645 },
    { x: -10.939809518923983, y: -92.80032442469111 },
    { x: -12.144443654861302, y: -92.33880778985527 },
    { x: -13.343995382719113, y: -91.86102449427656 },
    { x: -14.536913386077805, y: -91.36883611765857 },
    { x: -15.724394394746795, y: -90.86308480320052 },
    { x: -16.90671912312582, y: -90.34473827685937 },
    { x: -18.083592082373052, y: -89.81482336236053 },
    { x: -19.255796317919344, y: -89.27384977795612 },
    { x: -20.423169310901688, y: -88.72267444128748 },
    { x: -21.585770159088447, y: -88.16185878115408 },
    { x: -22.743982997974005, y: -87.59181648193449 },
    { x: -23.897335045411438, y: -87.01344878459629 },
    { x: -25.047333294494077, y: -86.42631245587673 },
    { x: -26.192707143202053, y: -85.83153035337477 },
    { x: -27.334180539197845, y: -85.22921328540612 },
    { x: -28.47247743014395, y: -84.6191913458867 },
    { x: -29.60586920631565, y: -84.00258739241548 },
    { x: -30.736143575206025, y: -83.3788104473088 },
    { x: -31.86146850599572, y: -82.74904246593398 },
    { x: -32.98404539055638, y: -82.1121679779131 },
    { x: -34.10439133436121, y: -81.46794320495165 },
    { x: -35.220127652233465, y: -80.81772739572207 },
    { x: -36.33200784071982, y: -80.16097389586699 },
    { x: -37.43871697447412, y: -79.4982071980806 },
    { x: -38.54204276098944, y: -78.82762482042779 },
    { x: -39.64061117715128, y: -78.1489682101719 },
    { x: -40.57541967717, y: -77.82304401763156 },
    { x: -40.82692500489503, y: -79.08886650549117 },
    { x: -41.12129098912775, y: -80.34467192161269 },
    { x: -41.47259767318144, y: -81.58528182404302 },
    { x: -41.80197908517122, y: -82.8326288720671 },
    { x: -42.18013093050532, y: -84.06638343336694 },
    { x: -42.6018526055675, y: -85.28709954952093 },
    { x: -43.06540072619095, y: -86.49217691872101 },
    { x: -43.571115104543786, y: -87.6797687357057 },
    { x: -44.11974923717268, y: -88.84771054470855 },
    { x: -44.71303173380233, y: -89.99363104777392 },
    { x: -45.353045790767666, y: -91.1146787775781 },
    { x: -46.04203712326661, y: -92.20684247309323 },
    { x: -46.78239919091798, y: -93.26582277167066 },
    { x: -47.57492981359474, y: -94.2841807417173 },
    { x: -48.42265775192566, y: -95.25756531003714 },
    { x: -49.32738548784591, y: -96.17895122941565 },
    { x: -50.28868456253483, y: -97.03968067678716 },
    { x: -51.3073380214233, y: -97.83249940108472 },
    { x: -52.37691898220144, y: -98.55414225060603 },
    { x: -53.491266502517085, y: -99.20664071113876 },
    { x: -54.64302291020863, y: -99.78878327843137 },
    { x: -55.827253541617466, y: -100.3016928100828 },
    { x: -57.038669146474824, y: -100.74692800973374 },
    { x: -58.27230551223792, y: -101.12623964877203 },
    { x: -59.52455767503641, y: -101.44202857403754 },
    { x: -60.78988521908596, y: -101.69608249302338 },
    { x: -62.06567306813635, y: -101.89082441423255 },
    { x: -63.34887768711671, y: -102.02790168795828 },
    { x: -64.63709084196611, y: -102.10865878843087 },
    { x: -65.92772700531854, y: -102.13301445621886 },
    { x: -67.21766876989268, y: -102.09892243109253 },
    { x: -68.50400557059646, y: -101.99618834800869 },
    { x: -68.49782985380217, y: -103.08179219123515 },
    { x: -68.4166738433931, y: -104.37002012052666 },
    { x: -68.44755242736451, y: -105.66016872729007 },
    { x: -68.59058380125313, y: -106.94242778197658 },
    { x: -68.84955022223443, y: -108.20615968628023 },
    { x: -69.22830781969428, y: -109.44024667252712 },
    { x: -69.7287920455467, y: -110.63013591525704 },
    { x: -70.34896402678304, y: -111.76078703242075 },
    { x: -71.08393342307097, y: -112.82064641030264 },
    { x: -71.92347632048316, y: -113.80028056762721 },
    { x: -72.84797225992195, y: -114.7021420617817 },
    { x: -73.84074089626596, y: -115.52616440777666 },
    { x: -74.8908343679253, y: -116.27566446786167 },
    { x: -75.98836857314073, y: -116.95414378481246 },
    { x: -77.1253062154144, y: -117.56556190910953 },
    { x: -78.2934622538276, y: -118.11261517643462 },
    { x: -79.48895101011023, y: -118.59904890785793 },
    { x: -80.70676394839323, y: -119.02610415651517 },
    { x: -81.94471445124708, y: -119.39336723802778 },
    { x: -83.20027608907408, y: -119.69175187050942 },
    { x: -83.40216884025558, y: -120.85649501279947 },
    { x: -83.56310683795921, y: -122.1364049311934 },
    { x: -83.79706012847946, y: -123.40636426283866 },
    { x: -84.09005208959766, y: -124.66307091992776 },
    { x: -84.43366128932163, y: -125.90608166919796 },
    { x: -84.82276099624559, y: -127.13668188711125 },
    { x: -85.25256429113188, y: -128.3528105389958 },
    { x: -85.72021970665678, y: -129.55639568954464 },
    { x: -86.22193021120279, y: -130.74495523248632 },
    { x: -86.75692753378115, y: -131.9192574388096 },
    { x: -87.34104987631403, y: -133.07000179721788 },
    { x: -87.97689754060954, y: -134.19411522375606 },
    { x: -88.65931424637772, y: -135.28915993547906 },
    { x: -89.38574401513674, y: -136.35650626189084 },
    { x: -90.15212387531139, y: -137.3946952268349 },
    { x: -90.95608991616703, y: -138.40441014825794 },
    { x: -91.79505661033764, y: -139.38506004847633 },
    { x: -92.66695553593038, y: -140.33637160031134 },
    { x: -93.57113661749325, y: -141.25815642962633 },
    { x: -94.50628492968008, y: -142.14829809759166 },
    { x: -95.47328693901636, y: -143.00295524926352 },
    { x: -96.10263384879157, y: -143.78002441829145 },
    { x: -94.9637312057197, y: -144.38686615915066 },
    { x: -93.82311472736522, y: -144.98988131950813 },
    { x: -92.6797502027817, y: -145.59066553910978 },
    { x: -91.5358390238408, y: -146.18845424057739 },
    { x: -90.39090840839557, y: -146.78372759327888 },
    { x: -89.2441309876889, y: -147.37707657489796 },
    { x: -88.09624548382536, y: -147.96820200298222 },
    { x: -86.94775422783606, y: -148.55678622702678 },
    { x: -85.79729797104858, y: -149.14360121163082 },
    { x: -84.64716675198711, y: -149.72757580974277 },
    { x: -83.49418406560197, y: -150.31028349944538 },
    { x: -82.3398569049865, y: -150.89096339697093 },
    { x: -81.18603207540214, y: -151.46850003194146 },
    { x: -80.03036044055632, y: -152.04418616804006 },
    { x: -78.8736693692062, y: -152.61757118478286 },
    { x: -77.71594408690966, y: -153.1886218396752 },
    { x: -76.55709594701416, y: -153.75730119661185 },
    { x: -75.39787844606639, y: -154.32318449038266 },
    { x: -74.23747898975127, y: -154.8865228865032 },
    { x: -73.07464175049104, y: -155.4479184434887 },
    { x: -71.91122830798923, y: -156.00638866094005 },
    { x: -70.74636697016247, y: -156.5622733510254 },
    { x: -69.58011683477909, y: -157.11542846293432 },
    { x: -68.41269951847046, y: -157.66565084808803 },
    { x: -67.2436126902055, y: -158.2130550084128 },
    { x: -66.07343255322576, y: -158.75726788924575 },
    { x: -64.9017010998264, y: -159.29823778003964 },
    { x: -63.72843310444951, y: -159.83592035746815 },
    { x: -62.55346604823209, y: -160.37024174932085 },
    { x: -61.377302262205255, y: -160.9008362881559 },
    { x: -60.19908482872769, y: -161.42776307174174 },
    { x: -59.01893194333613, y: -161.95082264511007 },
    { x: -57.8374936814826, y: -162.4695976302719 },
    { x: -56.653085756768654, y: -162.98433549913213 },
    { x: -55.467495876687394, y: -163.49425689987058 },
    { x: -54.27952731142938, y: -163.9993729133187 },
    { x: -53.08957897093109, y: -164.49924584662955 },
    { x: -51.89680871199332, y: -164.99390709549263 },
    { x: -50.7023541666571, y: -165.4824314104719 },
    { x: -49.505609582796694, y: -165.9646082557676 },
    { x: -48.30570326832868, y: -166.44025110404826 },
    { x: -47.101748756727574, y: -166.90915680673518 },
    { x: -45.89639067312777, y: -167.36969832839299 },
    { x: -44.686659354668855, y: -167.8219864773374 },
    { x: -43.47425386219137, y: -168.26484483861685 },
    { x: -42.25813998474888, y: -168.69749775402155 },
    { x: -41.03893824890926, y: -169.11848440058967 },
    { x: -39.8147279772006, y: -169.52708821787976 },
    { x: -38.58574556069635, y: -169.9216175322724 },
    { x: -37.351872803859784, y: -170.29966595651186 },
    { x: -36.11278466896489, y: -170.66209964226576 },
    { x: -34.86994382577873, y: -171.01016518308563 },
    { x: -33.623217304322495, y: -171.34518858514912 },
    { x: -32.373033563416826, y: -171.66835180382358 },
    { x: -31.120072227397934, y: -171.98039356121367 },
    { x: -29.864687882876023, y: -172.2822889704973 },
    { x: -28.608195455197244, y: -172.57442032036366 },
    { x: -27.349250470131263, y: -172.85787907272226 },
    { x: -26.087291498878596, y: -173.13318233304634 },
    { x: -24.824977941015735, y: -173.40047415214624 },
    { x: -23.561822239953653, y: -173.66032888645827 },
    { x: -22.295844620452076, y: -173.91356282390802 },
    { x: -21.028699820025263, y: -174.1602424494849 },
    { x: -19.758895620021967, y: -174.4010141450304 },
    { x: -18.48895845003985, y: -174.63559719614477 },
    { x: -17.219213347804917, y: -174.86433695541197 },
    { x: -15.947178207045793, y: -175.08804047673118 },
    { x: -14.673828140940516, y: -175.30652307957624 },
    { x: -13.40083266144544, y: -175.51998975933122 },
    { x: -12.127320076477156, y: -175.72856609875393 },
    { x: -10.852684633909911, y: -175.93278582456486 },
    { x: -9.57697065706998, y: -176.13252150720095 },
    { x: -8.301020289156586, y: -176.328011384541 },
    { x: -7.024538041327893, y: -176.51945675835853 },
    { x: -5.747139778089523, y: -176.70689641156392 },
    { x: -4.469416477125138, y: -176.89043007164136 },
    { x: -3.191087424034998, y: -177.07026458078013 },
    { x: -1.9131277319971471, y: -177.24635376884865 },
    { x: -0.6335133024450391, y: -177.41905960967824 },
    { x: 0.6459829315703361, y: -177.58821958440583 },
    { x: 1.9263360832270233, y: -177.75403499480493 },
    { x: 3.2067631070941682, y: -177.9164430494967 },
    { x: 4.487648138666152, y: -178.07557671845987 },
    { x: 5.769153696805984, y: -178.23152095473654 },
    { x: 7.0517230147764085, y: -178.3843607113687 },
    { x: 8.333730903947353, y: -178.53393900990918 },
    { x: 9.616492289664968, y: -178.680425756442 },
    { x: 10.899371870919316, y: -178.82376000639348 },
    { x: 12.18220712884739, y: -178.96391405768478 },
    { x: 13.466549379868804, y: -179.1010245739052 },
    { x: 14.74997561548054, y: -179.23478129177084 },
    { x: 16.03380076102875, y: -179.36523776863427 },
    { x: 17.31789184653461, y: -179.49223333243773 },
    { x: 18.603268308502436, y: -179.61564240042347 },
    { x: 19.888186762765425, y: -179.73491647142885 },
    { x: 21.173504126964882, y: -179.84896685375222 },
    { x: 22.459190852216633, y: -179.95616466515295 },
    { x: 23.747802917002513, y: -180.03847585225304 },
    { x: 25.036488853998854, y: -180.10149992860522 },
    { x: 26.325824866447224, y: -180.14893050473236 },
    { x: 27.61548591662161, y: -180.1824250883566 },
    { x: 28.905353808985275, y: -180.20309822645328 },
    { x: 30.196255912295356, y: -180.2117819047926 },
    { x: 31.487187564489616, y: -180.20910311376085 },
    { x: 32.77735094569511, y: -180.19559188646812 },
    { x: 34.06730748471133, y: -180.17150954585884 },
    { x: 35.35809139248468, y: -180.13715896799587 },
    { x: 36.647811540427426, y: -180.09294183302367 },
    { x: 37.937649883906914, y: -180.03884613670797 },
    { x: 39.22674950528182, y: -179.97529110384315 },
    { x: 40.51549454004653, y: -179.9022536493634 },
    { x: 41.803766792664305, y: -179.81995631330273 },
    { x: 43.091448067598414, y: -179.72857269535578 },
    { x: 44.37782919162847, y: -179.62806031900143 },
    { x: 45.66447625561617, y: -179.51862233281858 },
    { x: 46.949823168699815, y: -179.40033076221232 },
    { x: 48.234106321952865, y: -179.27320222843 },
    { x: 49.517591655332964, y: -179.13741956519254 },
    { x: 50.799688191156456, y: -178.99299015972102 },
    { x: 52.081784726979954, y: -178.83974779954184 },
    { x: 53.36210832975245, y: -178.67808400737047 },
    { x: 54.64163411265202, y: -178.5078990557228 },
    { x: 55.91977109799496, y: -178.32908767669883 },
    { x: 57.19699206792824, y: -178.14182901040905 },
    { x: 58.47338566910438, y: -177.94612490365867 },
    { x: 59.747888141692805, y: -177.7420178329687 },
    { x: 61.02085407230369, y: -177.5295096451444 },
    { x: 62.292165265400335, y: -177.3087333101646 },
    { x: 63.56229450312964, y: -177.07960941540307 },
    { x: 64.83106449218653, y: -176.84196436116517 },
    { x: 66.09815019484498, y: -176.59605485338233 },
    { x: 67.36328567114732, y: -176.34194922384918 },
    { x: 68.62771197422929, y: -176.07933166886602 },
    { x: 69.88971526880823, y: -175.80846074116943 },
    { x: 71.14991608145199, y: -175.5293659896436 },
    { x: 72.40804847220294, y: -175.24210466525167 },
    { x: 73.66467386986054, y: -174.94637389193073 },
    { x: 74.91988092107735, y: -174.6422309206439 },
    { x: 76.171837595034, y: -174.33018916325386 },
    { x: 77.4225236669708, y: -174.00970750581902 },
    { x: 78.67087537705713, y: -173.6808875226287 },
    { x: 79.91724731190317, y: -173.3438234007513 },
    { x: 81.16066435833089, y: -172.99877553972868 },
    { x: 82.40230847170763, y: -172.64521021284023 },
    { x: 83.64150002769716, y: -172.28344507059094 },
    { x: 84.87853451514133, y: -171.91341916840724 },
    { x: 86.11258456528299, y: -171.53526178265736 },
    { x: 87.34412296026908, y: -171.14879377323095 },
    { x: 88.57306105344705, y: -170.7541795057963 },
    { x: 89.79960568700619, y: -170.3512564614904 },
    { x: 91.02399325201995, y: -169.9397882492398 },
    { x: 92.24459855985828, y: -169.5205154379543 },
    { x: 93.46162845271043, y: -169.09331798529192 },
    { x: 94.67670811920651, y: -168.6574516287323 },
    { x: 95.8890988372419, y: -168.2133503675119 },
    { x: 97.09794368917531, y: -167.76126536714625 },
    { x: 98.30347906608021, y: -167.30092699406717 },
    { x: 99.50605955456682, y: -166.83242204812203 },
    { x: 100.70586244794019, y: -166.35555292114773 },
    { x: 101.90226721963249, y: -165.87047289798105 },
    { x: 103.09477153861262, y: -165.37753287162167 },
    { x: 104.28387773591167, y: -164.87638933629088 },
    { x: 105.46964490929805, y: -164.36700535588355 },
    { x: 106.65245719426609, y: -163.8493273730471 },
    { x: 107.8314872220587, y: -163.32347173651291 },
    { x: 109.00679409044423, y: -162.78957510987036 },
    { x: 110.17793456615992, y: -162.24784064169822 },
    { x: 111.34617925122566, y: -161.69744835046043 },
    { x: 112.50993250589556, y: -161.13940289821923 },
    { x: 113.6702876388844, y: -160.57299880536468 },
    { x: 114.82656502585597, y: -159.99856480323336 },
    { x: 115.97923744895719, y: -159.41600116434117 },
    { x: 117.12800941934623, y: -158.82512690177242 },
    { x: 118.27149213946649, y: -158.22695775842098 },
    { x: 119.41178358009495, y: -157.62025637476165 },
    { x: 120.54651983049698, y: -157.00622317421437 },
    { x: 121.679158110122, y: -156.38318495121226 },
    { x: 122.80550247741603, y: -155.75308823850088 },
    { x: 123.92741451208256, y: -155.11520539480725 },
    { x: 125.0447760185849, y: -154.4694477734788 },
    { x: 126.1579415835332, y: -153.81564916204204 },
    { x: 127.26649752254895, y: -153.15411982378083 },
    { x: 128.3697937601801, y: -152.48499642228455 },
    { x: 129.46889405625723, y: -151.80794283899561 },
    { x: 130.5630005909074, y: -151.12319915859803 },
    { x: 131.65226110855153, y: -150.430809704418 },
    { x: 132.73652786476873, y: -149.73085942949763 },
    { x: 133.81615544616915, y: -149.02299005361618 },
    { x: 134.89055287506915, y: -148.30782579695202 },
    { x: 135.9599565425422, y: -147.58486063486347 },
    { x: 137.02439599747248, y: -146.8544528475713 },
    { x: 138.08336890882885, y: -146.116683694507 },
    { x: 139.1373776076425, y: -145.37131309098658 },
    { x: 140.1862743494924, y: -144.61853679836773 },
    { x: 141.229468156695, y: -143.85849148023985 },
    { x: 142.26746136028135, y: -143.09121037909762 },
    { x: 143.29981072698868, y: -142.316693494941 },
    { x: 144.32719588115327, y: -141.53464903253877 },
    { x: 145.34864170959702, y: -140.7457787778902 },
    { x: 146.36450279893018, y: -139.9497281443851 },
    { x: 147.37519283353126, y: -139.14640479176043 },
    { x: 148.37967760245388, y: -138.33615591940534 },
    { x: 149.3785776322659, y: -137.51680229711133 },
    { x: 150.36949946334846, y: -136.68994325823476 },
    { x: 151.35353640441633, y: -135.854500268503 },
    { x: 152.33057025993278, y: -135.01038468126347 },
    { x: 153.30027599217183, y: -134.15802495533686 },
    { x: 154.26250585671252, y: -133.29742478433363 },
    { x: 155.21693481582886, y: -132.4287097510116 },
    { x: 156.16379926059432, y: -131.55164715790787 },
    { x: 157.1033946798507, y: -130.66602277561202 },
    { x: 158.03445047157817, y: -129.77297423616517 },
    { x: 158.95791220007055, y: -128.87131219697892 },
    { x: 159.87339572983345, y: -127.9615537635265 },
    { x: 160.78081241421438, y: -127.04373587191309 },
    { x: 161.6803395465184, y: -126.11760735662318 },
    { x: 162.57135660017767, y: -125.18371487201415 },
    { x: 163.45371583077124, y: -124.24210274141225 },
    { x: 164.32777182490938, y: -123.29247547597568 },
    { x: 165.19367232701293, y: -122.33463362073618 },
    { x: 166.050619517209, y: -121.36944148055613 },
    { x: 166.89884978657102, y: -120.39653708160425 },
    { x: 167.73812674402558, y: -119.41604600663837 },
    { x: 168.5688049761828, y: -118.42765060515347 },
    { x: 169.39050034754837, y: -117.43188275706488 },
    { x: 170.2030946625855, y: -116.42872768793049 },
    { x: 171.00667656794676, y: -115.41812629998195 },
    { x: 171.8009505747903, y: -114.40028543540853 },
    { x: 172.58633036749475, y: -113.37471753762122 },
    { x: 173.36157489292432, y: -112.34307734413427 },
    { x: 174.1276001664888, y: -111.30421983568557 },
    { x: 174.88416979711465, y: -110.25841095223278 },
    { x: 175.63169746918044, y: -109.20506710331328 },
    { x: 176.36888303178213, y: -108.14592428587284 },
    { x: 177.09658340256104, y: -107.07979315732307 },
    { x: 177.81417805494928, y: -106.00770792861042 },
    { x: 178.52240571105145, y: -104.92854574213585 },
    { x: 179.22100043090992, y: -103.84274244394116 },
    { x: 179.90878025915734, y: -102.75215961372982 },
    { x: 180.5874294821922, y: -101.65406397971493 },
    { x: 181.25561840022615, y: -100.55056828711554 },
    { x: 181.9143812242057, y: -99.44016554283834 },
    { x: 182.5635997585941, y: -98.3229961040832 },
    { x: 183.20250573240259, y: -97.2004118323015 },
    { x: 183.83118779228366, y: -96.07227237029336 },
    { x: 184.44970503600575, y: -94.93845952252205 },
    { x: 185.05752558365353, y: -93.80001488715503 },
    { x: 185.6551813151423, y: -92.65612586987726 },
    { x: 186.24267223047204, y: -91.50684418123608 },
    { x: 186.8199983296428, y: -90.3522289189998 },
    { x: 187.3872187104229, y: -89.19209540264235 },
    { x: 187.94374239512868, y: -88.02757387698367 },
    { x: 188.48977622594944, y: -86.85862740591857 },
    { x: 189.0258520828005, y: -85.68413313184809 },
    { x: 189.5516153790716, y: -84.50488887464516 },
    { x: 190.06671152815258, y: -83.32170722862482 },
    { x: 190.57182015437968, y: -82.13288913294654 },
    { x: 191.06605479122737, y: -80.94100534053426 },
    { x: 191.55018370968438, y: -79.74418688446339 },
    { x: 192.02391142090895, y: -78.54323158460687 },
    { x: 192.48694243605917, y: -77.3386048358906 },
    { x: 192.93960179286114, y: -76.12997421336752 },
    { x: 193.3818894913148, y: -74.91735449147968 },
    { x: 193.8139828247253, y: -73.70059053858519 },
    { x: 194.23534991317726, y: -72.48045062567274 },
    { x: 194.6462566966284, y: -71.2569864632897 },
    { x: 195.04691001726798, y: -70.02959968653134 },
    { x: 195.43710303290672, y: -68.7988591114182 },
    { x: 195.81662890135533, y: -67.56519319677092 },
    { x: 196.1857240136873, y: -66.32845419816859 },
    { x: 196.54441791878676, y: -65.0886716644954 },
    { x: 196.89274016553796, y: -63.84532849027812 },
    { x: 197.23051346063576, y: -62.59925204427391 },
    { x: 197.55773780408018, y: -61.35076736420877 },
    { x: 197.87462003806044, y: -60.09932779572531 },
    { x: 198.1806873804297, y: -58.84592322644368 },
    { x: 198.4765308088716, y: -57.58923873101771 },
    { x: 198.76179573677592, y: -56.330500588141014 },
    { x: 199.0365117130268, y: -55.06916214345619 },
    { x: 199.300619639856, y: -53.80575527687855 },
    { x: 199.5542672616843, y: -52.53982198070325 },
    { x: 199.79730683409088, y: -51.27211575147696 },
    { x: 200.0295610637706, y: -50.00248884477876 },
    { x: 200.2512072440285, y: -48.730956035050745 },
    { x: 200.46227492374888, y: -47.457207059009 },
    { x: 200.6624095163215, y: -46.18221702983156 },
    { x: 200.85172921728307, y: -44.90557226313985 },
    { x: 201.03023402663356, y: -43.62715456339717 },
    { x: 201.19777619995216, y: -42.34773220159225 },
    { x: 201.3542670905862, y: -41.06588683128431 },
    { x: 201.49949985634646, y: -39.78362777659781 },
    { x: 201.63350404611714, y: -38.49989127770215 },
    { x: 201.7561023665931, y: -37.21520921451263 },
    { x: 201.86717662223765, y: -35.928828090482575 },
    { x: 201.96640177532473, y: -34.64194463542141 },
    { x: 202.05363008143343, y: -33.35395309720337 },
    { x: 202.1284774050694, y: -32.065178513554486 },
    { x: 202.19064825739076, y: -30.775547012264283 },
    { x: 202.23966985625063, y: -29.485531375479695 },
    { x: 202.27498077284955, y: -28.195161152084918 },
    { x: 202.29596048061958, y: -26.904746605363858 },
    { x: 202.3014270241935, y: -25.614228637548162 },
    { x: 202.2899620571304, y: -24.32310491760671 },
    { x: 202.25875843543298, y: -23.03282334086448 },
    { x: 202.20181773561202, y: -21.743044095153362 },
    { x: 201.17948544064276, y: -21.599170578065515 },
    { x: 199.89972326666975, y: -21.768530007761346 },
    { x: 198.6203452281911, y: -21.93783033968881 },
    { x: 197.3412331296701, y: -22.107101122732086 },
    { x: 196.06123456462362, y: -22.2764901013121 },
    { x: 194.78203381945008, y: -22.44576088435538 },
    { x: 193.5012669834148, y: -22.615253284030036 },
    { x: 193.61313905893226, y: -23.805364143391326 },
    { x: 193.67811705525108, y: -25.094596734745053 },
    { x: 193.66354945534877, y: -26.385380642518403 },
    { x: 193.59543927730658, y: -27.673726767346636 },
    { x: 193.48717216565944, y: -28.959989695839955 },
    { x: 193.3469922590945, y: -30.24257378825247 },
    { x: 193.1803661011856, y: -31.52276442104615 },
    { x: 192.99119414464496, y: -32.79971945102177 },
    { x: 192.78269721784852, y: -34.07352752483189 },
    { x: 192.55709148711003, y: -35.34455800352879 },
    { x: 192.31641582543813, y: -36.61260404492318 },
    { x: 192.06188173708432, y: -37.878537341098486 },
    { x: 191.79526215509958, y: -39.14102819226645 },
    { x: 191.51833001253493, y: -40.40115513269976 },
    { x: 191.2501147908043, y: -41.663542562773074 },
    { x: 190.99575799575558, y: -42.929017851243536 },
    { x: 190.75135917467662, y: -44.196990020427485 },
    { x: 190.5131065215077, y: -45.46542019731626 },
    { x: 190.27683364357912, y: -46.73430838190988 },
    { x: 190.03872873483112, y: -48.002827205451204 },
    { x: 189.79518683139347, y: -49.27094711905605 },
    { x: 189.5432234959636, y: -50.53701338521019 },
    { x: 189.2800315845441, y: -51.800627093977106 },
    { x: 189.00333583305292, y: -53.06150753095709 },
    { x: 188.71136330843902, y: -54.319004620698095 },
    { x: 188.40302070198769, y: -55.57202505448535 },
    { x: 188.07715560721567, y: -56.820687027855584 },
    { x: 187.73314749755522, y: -58.06479847306162 },
    { x: 187.3708781774696, y: -59.30394570572488 },
    { x: 186.99028854919038, y: -60.53770026702471 },
    { x: 186.59182184598035, y: -61.765367758182805 },
    { x: 186.1756849100288, y: -62.98705160029381 },
    { x: 185.74243917013519, y: -64.20261882337891 },
    { x: 185.29223237072043, y: -65.41316273615286 },
    { x: 184.8261873693835, y: -66.61662969116495 },
    { x: 184.3448064971555, y: -67.8141720948983 },
    { x: 183.84879892725684, y: -69.00536148853227 },
    { x: 183.33846014852932, y: -70.1913650529921 },
    { x: 182.8146175297301, y: -71.37131109619439 },
    { x: 182.27818708626887, y: -72.54510358426552 },
    { x: 181.7293461114507, y: -73.71380627703611 },
    { x: 181.16906971845364, y: -74.87656964408588 },
    { x: 180.59765339611954, y: -76.03419889250881 },
    { x: 180.01586541543713, y: -77.18623601460008 },
    { x: 179.42406036301665, y: -78.33333847303278 },
    { x: 178.8227405698892, y: -79.47538807227015 },
    { x: 178.21220152489656, y: -80.61273201170134 },
    { x: 177.59318195014336, y: -81.74538506576847 },
    { x: 176.96603643223978, y: -82.8730221967455 },
    { x: 176.33094226449091, y: -83.99658158170524 },
    { x: 175.68819493573866, y: -85.11613709285818 },
    { x: 175.03811948370895, y: -86.23162963243593 },
    { x: 174.38118869054875, y: -87.34317000875417 },
    { x: 173.71790488728917, y: -88.45055876684468 },
    { x: 173.04841581835112, y: -89.55395103834942 },
    { x: 172.37281013038717, y: -90.65390825206786 },
    { x: 171.6915606055442, y: -91.75015708082132 },
    { x: 171.00472634159067, y: -92.84300778789371 },
    { x: 170.3126028273683, y: -93.9325490199376 },
    { x: 169.6154560028348, y: -95.01876600251087 },
    { x: 168.91313812356927, y: -96.1019763861185 },
    { x: 168.20671294940226, y: -97.18143406143487 },
    { x: 167.4956486004185, y: -98.25815107774325 },
    { x: 166.7800928210389, y: -99.33193536729645 },
    { x: 166.05966147576908, y: -100.4041461787669 },
    { x: 165.33565471551304, y: -101.47264121805131 },
    { x: 164.60674284048267, y: -102.540212854705 },
    { x: 163.8753193102967, y: -103.60307144433149 },
    { x: 163.13845878542102, y: -104.66257623560317 },
    { x: 162.39190622653328, y: -105.71557288513351 },
    { x: 161.63560253586508, y: -106.76177329130172 },
    { x: 160.87007959333172, y: -107.80046828088742 },
    { x: 160.09394860137664, y: -108.8333716891732 },
    { x: 159.3087461019773, y: -109.85828951150849 },
    { x: 158.51429480182864, y: -110.87548030062987 },
    { x: 157.71029921208878, y: -111.88512873706351 },
    { x: 156.89690707717872, y: -112.88712401249371 },
    { x: 156.0737638104882, y: -113.88187242407798 },
    { x: 155.24163768300602, y: -114.86833237364888 },
    { x: 154.40029230365866, y: -115.84680673726926 },
    { x: 153.5494912813727, y: -116.81755406767576 },
    { x: 152.68929371391647, y: -117.78036013545803 },
    { x: 151.820024639016, y: -118.7349072901111 },
    { x: 150.9418908988606, y: -119.68092959167734 },
    { x: 150.0548038467977, y: -120.61853046125135 },
    { x: 149.1584088962171, y: -121.54796845156977 },
    { x: 148.2534447692234, y: -122.46852700219117 },
    { x: 147.33946823255383, y: -123.38061241027303 },
    { x: 146.4173362038497, y: -124.28348595371078 },
    { x: 145.4863099610064, y: -125.17780509517752 },
    { x: 144.5467440906342, y: -126.06320786084197 },
    { x: 143.59911137488, y: -126.93934705131501 },
    { x: 142.64308677601778, y: -127.80645905767008 },
    { x: 141.67890668512098, y: -128.66442568437046 },
    { x: 140.70621651557946, y: -129.51350548415277 },
    { x: 139.72551859842426, y: -130.3533143215226 },
    { x: 138.7372561669182, y: -131.1835197715329 },
    { x: 137.74101553668268, y: -132.00450596967804 },
    { x: 136.73691490325442, y: -132.8160734609898 },
    { x: 135.72589983092732, y: -133.6176423486161 },
    { x: 134.70687701098657, y: -134.41010279269292 },
    { x: 133.68067381218933, y: -135.19288597719978 },
    { x: 132.6473788811881, y: -135.9659291107577 },
    { x: 131.60625349587835, y: -136.7298601071557 },
    { x: 130.5583023183223, y: -137.48398087400486 },
    { x: 129.5035548974041, y: -138.22834312185253 },
    { x: 128.44224762419722, y: -138.96282865516199 },
    { x: 127.37367132548131, y: -139.68786223914336 },
    { x: 126.29900795662365, y: -140.4028455088919 },
    { x: 125.21796202878244, y: -141.10803332353373 },
    { x: 124.13065173749439, y: -141.80345523195302 },
    { x: 123.03672249614931, y: -142.48937717410743 },
    { x: 121.93711986904106, y: -143.1652561892501 },
    { x: 120.83169611174874, y: -143.8311550687599 },
    { x: 119.72021483319887, y: -144.48746164174173 },
    { x: 118.60311926665418, y: -145.13395059795369 },
    { x: 117.48008437438867, y: -145.77091373262712 },
    { x: 116.35196707404367, y: -146.39782285945722 },
    { x: 115.21841277900896, y: -147.0149993225595 },
    { x: 114.07971697812638, y: -147.6224689772076 },
    { x: 112.93522959594391, y: -148.22064920139061 },
    { x: 111.78645762555486, y: -148.8086276733094 },
    { x: 110.63221911159195, y: -149.38727608504732 },
    { x: 109.47387330272757, y: -149.95605886307862 },
    { x: 108.31014959694186, y: -150.51551527453958 },
    { x: 107.14255498732813, y: -151.06506172896763 },
    { x: 105.97026210512928, y: -151.60532983376217 },
    { x: 104.7943642590601, y: -152.13566581986063 },
    { x: 103.61341355379558, y: -152.6569561537885 },
    { x: 102.42865104247146, y: -153.16880931283038 },
    { x: 101.2393380029831, y: -153.67139150945982 },
    { x: 100.04671548846623, y: -154.16453283759273 },
    { x: 98.85016297235302, y: -154.64835887998686 },
    { x: 97.64932586803324, y: -155.12329070824188 },
    { x: 96.44642034182063, y: -155.5884123069481 },
    { x: 95.23893473855964, y: -156.04486500175707 },
    { x: 94.0284056002278, y: -156.492113219143 },
    { x: 92.8138873625312, y: -156.9306186604212 },
    { x: 91.59735980071017, y: -157.35972386291863 },
    { x: 90.37743411720804, y: -157.78009737014 },
    { x: 89.15411031202487, y: -158.19170593959043 },
    { x: 87.92786116730757, y: -158.59465299236476 },
    { x: 86.69862758528775, y: -158.9887649287683 },
    { x: 85.46720738583839, y: -159.37417102516935 },
    { x: 84.23283229797073, y: -159.75103010682045 },
    { x: 82.99630014155768, y: -160.1192202845743 },
    { x: 81.75619257015846, y: -160.47934731055668 },
    { x: 80.51434161459245, y: -160.83076480292604 },
    { x: 79.269358477303, y: -161.1740969818608 },
    { x: 78.02248421142585, y: -161.509118537119 },
    { x: 76.77321648592986, y: -161.8358996473007 },
    { x: 75.52229402291961, y: -162.15439968269 },
    { x: 74.26933268690073, y: -162.4648882768552 },
    { x: 73.01439157564155, y: -162.76739867229088 },
    { x: 71.75791392240487, y: -163.06178681818676 },
    { x: 70.49892461401261, y: -163.34845162447922 },
    { x: 69.23819192145355, y: -163.62733768701048 },
    { x: 67.97639546906389, y: -163.89836374634905 },
    { x: 66.71258969254978, y: -164.1618105168946 },
    { x: 65.44677459191121, y: -164.41768907947875 },
    { x: 64.18013212251552, y: -164.66584430245953 },
    { x: 62.911716720068824, y: -164.90660122356294 },
    { x: 61.64250349774919, y: -165.13985088127853 },
    { x: 60.37122185353674, y: -165.36589799847454 },
    { x: 59.09896509614624, y: -165.58460960517206 },
    { x: 57.825703676693514, y: -165.7960798884394 },
    { x: 56.55123075298928, y: -166.00041226937128 },
    { x: 55.275634971686074, y: -166.19766030532023 },
    { x: 53.998532197289535, y: -166.38796250668088 },
    { x: 52.72083844520934, y: -166.57124130763225 },
    { x: 51.44234687325619, y: -166.74761121010053 },
    { x: 50.16273244370409, y: -166.91719040962246 },
    { x: 48.88137462998517, y: -167.0801155697874 },
    { x: 47.60054869618155, y: -167.23617615479557 },
    { x: 46.31851125812642, y: -167.38566580668348 },
    { x: 45.0357646468509, y: -167.52859006586692 },
    { x: 43.75222021570243, y: -167.66503019177745 },
    { x: 42.467523378070815, y: -167.79508591189915 },
    { x: 41.182590149365744, y: -167.91873321776362 },
    { x: 39.896859100787715, y: -168.03603120713925 },
    { x: 38.61106895444132, y: -168.14699650127332 },
    { x: 37.324392341569435, y: -168.25068907628784 },
    { x: 36.037006555477156, y: -168.3411677596567 },
    { x: 34.74885249839611, y: -168.4180650371329 },
    { x: 33.45966423036866, y: -168.48164684867402 },
    { x: 32.16864393152185, y: -168.53216990021147 },
    { x: 30.878657843621447, y: -168.5697727021398 },
    { x: 29.588464913531766, y: -168.59475443691142 },
    { x: 28.297917396831885, y: -168.60735703601551 },
    { x: 27.006838000216707, y: -168.6078095033046 },
    { x: 25.71603931800127, y: -168.59632052777312 },
    { x: 24.425565673511848, y: -168.5730360070368 },
    { x: 23.135210224559156, y: -168.53827728521108 },
    { x: 21.845150264448296, y: -168.49227521295367 },
    { x: 20.55504598101117, y: -168.43524032606436 },
    { x: 19.26703966835104, y: -168.36726865841675 },
    { x: 17.978486701333523, y: -168.28864277121588 },
    { x: 16.690613358652218, y: -168.19963045122458 },
    { x: 15.403301444770396, y: -168.10016890706407 },
    { x: 14.11782156170793, y: -167.99086204405472 },
    { x: 12.832770137466117, y: -167.87149378598104 },
    { x: 11.548531307539344, y: -167.7425221405478 },
    { x: 10.26513462081179, y: -167.60387508234987 },
    { x: 8.982668723936007, y: -167.456003231871 },
    { x: 7.701975760111213, y: -167.2988327169007 },
    { x: 6.421002081886678, y: -167.13255929879676 },
    { x: 5.142569607701898, y: -166.957605895964 },
    { x: 3.8650826978109776, y: -166.77380629592892 },
    { x: 2.5886299988664683, y: -166.58149107683326 },
    { x: 1.3135956463627516, y: -166.38083753198222 },
    { x: 0.04018648248910904, y: -166.17184012095993 },
    { x: -1.2317156882911922, y: -165.95477586455561 },
    { x: -2.50302688138783, y: -165.72962075430095 },
    { x: -3.7735254801694302, y: -165.49652253461676 },
    { x: -5.042635281394421, y: -165.25569912852393 },
    { x: -6.309632337400317, y: -165.00738692709592 },
    { x: -7.575742926880717, y: -164.75142525827502 },
    { x: -8.839223665668815, y: -164.48836262322385 },
    { x: -10.100990569174291, y: -164.2181269965372 },
    { x: -11.361811908385901, y: -163.94065928044674 },
    { x: -12.621672908861562, y: -163.65605920243655 },
    { x: -13.879406389676033, y: -163.36469612355893 },
    { x: -15.13523396746069, y: -163.06662914158227 },
    { x: -16.389628424362467, y: -162.76185825650654 },
    { x: -17.64117141394056, y: -162.45083039520503 },
    { x: -18.892359816908463, y: -162.1329767416572 },
    { x: -20.141154760257525, y: -161.80891043520987 },
    { x: -21.388413161629064, y: -161.47853544198944 },
    { x: -22.634120246580988, y: -161.14195518309052 },
    { x: -23.876709924251585, y: -160.79969784481796 },
    { x: -25.120348587310687, y: -160.4506885865095 },
    { x: -26.36233251285553, y: -160.09571784081712 },
    { x: -27.60195252766572, y: -159.73497767548795 },
    { x: -28.840597429297862, y: -159.36828340999588 },
    { x: -30.07618402141705, y: -158.99632944311918 },
    { x: -31.310839823684468, y: -158.61853218439526 },
    { x: -32.54361927180626, y: -158.23509847601346 },
    { x: -33.775069020139796, y: -157.84611696462622 },
    { x: -35.00388891778104, y: -157.45207520682263 },
    { x: -36.231467762286584, y: -157.0523674504769 },
    { x: -37.456992959341406, y: -156.6475329627254 },
    { x: -38.681350975470984, y: -156.23736859498936 },
    { x: -39.90399515631795, y: -155.8218300239425 },
    { x: -41.12310824550502, y: -155.40189974998393 },
    { x: -42.34239862799719, y: -154.9762332988833 },
    { x: -43.55953194194399, y: -154.54562479690304 },
    { x: -44.774316119598225, y: -154.11040297537969 },
    { x: -45.98856841733716, y: -153.66963704446144 },
    { x: -47.19971808223686, y: -153.22461976783137 },
    { x: -48.40860725749656, y: -152.7748968313951 },
    { x: -49.61696455284096, y: -152.31995851690053 },
    { x: -50.82337162182927, y: -151.86034409148394 },
    { x: -52.02697154682018, y: -151.39638228648192 },
    { x: -53.228045042213424, y: -150.9281100379997 },
    { x: -54.42839458994418, y: -150.45470367089064 },
    { x: -55.62781334782317, y: -149.97643651233344 },
    { x: -56.824543157241486, y: -149.4938404422434 },
    { x: -58.020120560176665, y: -149.00652763151564 },
    { x: -59.213644315661114, y: -148.51466798623417 },
    { x: -60.40576449914686, y: -148.01820979585173 },
    { x: -61.59481159867756, y: -147.5176886338941 },
    { x: -62.782632419514655, y: -147.012502441846 },
    { x: -63.968532562879844, y: -146.50279896412846 },
    { x: -65.15301435980425, y: -145.98847847325726 },
    { x: -66.33501405045725, y: -145.4699177175058 },
    { x: -67.51581701130084, y: -144.94659959140085 },
    { x: -68.69295591050573, y: -144.41956938672035 },
    { x: -69.86935608760602, y: -143.88753064617086 },
    { x: -71.04305254180356, y: -143.35129965767786 },
    { x: -72.2139418520037, y: -142.81093921262024 },
    { x: -73.38354578574187, y: -142.2656477975146 },
    { x: -74.55187911746017, y: -141.71543649319244 },
    { x: -75.71793718509637, y: -141.1605527715588 },
    { x: -76.8807744243566, y: -140.6016097719605 },
    { x: -78.04058290298804, y: -140.03804237198756 },
    { x: -79.19929807290471, y: -139.46911184953535 },
    { x: -80.35471854223498, y: -138.8956234116979 },
    { x: -81.5084104018405, y: -138.31641357116047 },
    { x: -82.659191696354, y: -137.73197727173314 },
    { x: -83.80666351583899, y: -137.142081815953 },
    { x: -84.95131341688447, y: -136.54589983506287 },
    { x: -86.09275726399609, y: -135.9427590919476 },
    { x: -87.22968013182766, y: -135.3319504133868 },
    { x: -88.30571752379983, y: -134.69762451662672 },
    { x: -87.62383269794694, y: -133.6021550396936 },
    { x: -87.00831466596945, y: -132.4673744659653 },
    { x: -86.44180345840977, y: -131.30846722830142 },
    { x: -85.91686753089577, y: -130.129466749393 },
    { x: -85.43340346233286, y: -128.93353475984762 },
    { x: -85.02079761804119, y: -127.71003366135935 },
    { x: -84.66724521878957, y: -126.4681605441302 },
    { x: -84.35687851377166, y: -125.21519182089027 },
    { x: -84.08046347668022, y: -123.95473984273094 },
    { x: -83.8319130373735, y: -122.68825250497721 },
    { x: -83.60830185631737, y: -121.41660149971247 },
    { x: -83.40917192580699, y: -120.14158192165084 },
    { x: -82.59668103186452, y: -120.14599209261517 },
    { x: -81.4659634297114, y: -120.76836546572315 },
    { x: -80.32945424625836, y: -121.38084734985082 },
    { x: -79.18876389569341, y: -121.98483392977583 },
    { x: -78.04437993460559, y: -122.58131509311832 },
    { x: -76.89624326522649, y: -123.1711329830775 },
    { x: -75.74454595530331, y: -123.75470867125298 },
    { x: -74.59054383241384, y: -124.3318205410134 },
    { x: -73.43332088114842, y: -124.90324425056856 },
    { x: -72.27299529704378, y: -125.46906844657101 },
    { x: -71.10990689226799, y: -126.02933006512598 },
    { x: -69.94449890008383, y: -126.58407342955972 },
    { x: -68.77579620731323, y: -127.13392645366116 },
    { x: -67.60554219812303, y: -127.67797312202063 },
    { x: -66.43296860152445, y: -128.21681179954277 },
    { x: -65.25715940210782, y: -128.75101868946925 },
    { x: -64.07935565300882, y: -129.27984768247435 },
    { x: -62.899380060922354, y: -129.8036459779473 },
    { x: -61.71748379136398, y: -130.32235447811968 },
    { x: -60.53282470113449, y: -130.83613570185452 },
    { x: -59.34658474560119, y: -131.34482713028882 },
    { x: -58.157670616049316, y: -131.84868731615916 },
    { x: -56.96727904228829, y: -132.34732473675012 },
    { x: -55.77480427219234, y: -132.84109397867192 },
    { x: -54.57924164369926, y: -133.3301501735665 },
    { x: -53.383309654153884, y: -133.81372505044507 },
    { x: -52.18517627273686, y: -134.29229508506515 },
    { x: -50.98498924386911, y: -134.7659563113003 },
    { x: -49.782231462077426, y: -135.2349007968977 },
    { x: -48.57715409287736, y: -135.69886998912077 },
    { x: -47.371278903804345, y: -136.15752407580138 },
    { x: -46.16264089406021, y: -136.61130998381282 },
    { x: -44.95135825918168, y: -137.06037915118654 },
    { x: -43.73954374438785, y: -137.50388943472328 },
    { x: -42.525276672206815, y: -137.942398569612 },
    { x: -41.30869001261741, y: -138.3760616874947 },
    { x: -40.091187337618315, y: -138.8041252918247 },
    { x: -38.87101048860065, y: -139.22730963665396 },
    { x: -37.6497698797524, y: -139.6451234717829 },
    { x: -36.42641652568504, y: -140.05759634609575 },
    { x: -35.20207328399755, y: -140.46462114488733 },
    { x: -33.974922898312656, y: -140.8667075864098 },
    { x: -32.74727018159665, y: -141.2628916383167 },
    { x: -31.517386524124813, y: -141.65392679715464 },
    { x: -30.285774256928264, y: -142.03955451018706 },
    { x: -29.05179807899706, y: -142.41977847102453 },
    { x: -27.81731957003474, y: -142.79419607611996 },
    { x: -26.580713541411235, y: -143.1632579459572 },
    { x: -25.34143333876915, y: -143.52684219138902 },
    { x: -24.10215313612707, y: -143.8843393666791 },
    { x: -22.859519135130196, y: -144.23668026167917 },
    { x: -21.61650099863894, y: -144.5829119248744 },
    { x: -20.371458763581142, y: -144.92335570038026 },
    { x: -19.124687918798625, y: -145.25803374985986 },
    { x: -17.87587820100747, y: -145.58696454136586 },
    { x: -16.626418407764287, y: -145.90972330968808 },
    { x: -15.374875418186187, y: -146.22647996091058 },
    { x: -14.122711902040244, y: -146.53697224868628 },
    { x: -12.868154926275462, y: -146.8415769212885 },
    { x: -11.611647724154592, y: -147.1401240726331 },
    { x: -10.353884694455937, y: -147.43238839247832 },
    { x: -9.095338619326427, y: -147.7181852002979 },
    { x: -7.835241227777302, y: -147.99756251302873 },
    { x: -6.573031091009081, y: -148.2706717687022 },
    { x: -5.310200427673012, y: -148.53713621904495 },
    { x: -4.045611605728045, y: -148.79712207653057 },
    { x: -2.7794419184792787, y: -149.05053700089596 },
    { x: -1.5120607269790025, y: -149.2972258604991 },
    { x: -0.243541903437674, y: -149.5371221703507 },
    { x: 1.0262327476814388, y: -149.77018160712439 },
    { x: 2.2969677375365047, y: -149.99627489445191 },
    { x: 3.5690176527377218, y: -150.2154131131648 },
    { x: 4.8421904255379, y: -150.42748914855792 },
    { x: 6.117520266883448, y: -150.63259534089434 },
    { x: 7.393145597070827, y: -150.83036602273228 },
    { x: 8.669509649362787, y: -151.0208048876823 },
    { x: 9.948148965736852, y: -151.20406337377577 },
    { x: 11.2262859510798, y: -151.3796797796974 },
    { x: 12.506225418357923, y: -151.5479052709627 },
    { x: 13.786888833298534, y: -151.7085182309403 },
    { x: 15.068985369122029, y: -151.8615334340723 },
    { x: 16.351480814881995, y: -152.00669971484317 },
    { x: 17.634759306072816, y: -152.14397644353713 },
    { x: 18.918717421599847, y: -152.27333776488052 },
    { x: 20.203872266936305, y: -152.3947578235997 },
    { x: 21.49012042098753, y: -152.50815536026312 },
    { x: 22.776678838322685, y: -152.61332722629206 },
    { x: 24.063133834563196, y: -152.71008504754985 },
    { x: 25.351110598339137, y: -152.79860242373104 },
    { x: 26.63939762539901, y: -152.87871314236216 },
    { x: 27.927669878016783, y: -152.95021405486438 },
    { x: 29.21747867261208, y: -153.01309777401667 },
    { x: 30.506932880597187, y: -153.06731258927172 },
    { x: 31.796978066265954, y: -153.11269598176656 },
    { x: 33.087023251934724, y: -153.1491112879118 },
    { x: 34.37748212198205, y: -153.1766508479705 },
    { x: 35.66702497661971, y: -153.1949600753325 },
    { x: 36.95733610224612, y: -153.2041719399766 },
    { x: 38.24835640109293, y: -153.20411653581877 },
    { x: 39.53860842895097, y: -153.19464242482755 },
    { x: 40.830042412176354, y: -153.1757606878345 },
    { x: 42.12005804896094, y: -153.14723493376616 },
    { x: 43.41119654334448, y: -153.10910948594884 },
    { x: 44.70109398459233, y: -153.0611627277511 },
    { x: 45.99048909480907, y: -153.00343159527824 },
    { x: 47.279470520647244, y: -152.93573879522512 },
    { x: 48.5683042020645, y: -152.85795135761293 },
    { x: 49.85628096584044, y: -152.7701505418732 },
    { x: 51.142514345449584, y: -152.67202977833244 },
    { x: 52.42883637171127, y: -152.56362600309598 },
    { x: 53.71371050264798, y: -152.4448838120059 },
    { x: 54.99864373135306, y: -152.31543015039944 },
    { x: 56.28215861361735, y: -152.17548663490797 },
    { x: 57.564225600556654, y: -152.02493876360523 },
    { x: 58.84472649663426, y: -151.86350212848103 },
    { x: 60.12472506168075, y: -151.69113979343007 },
    { x: 61.40227106934003, y: -151.50800319648386 },
    { x: 62.678132790600884, y: -151.31388918906356 },
    { x: 63.95183744331635, y: -151.10862417147464 },
    { x: 65.22462608062216, y: -150.89203085041206 },
    { x: 66.49519855161421, y: -150.664238502244 },
    { x: 67.76311162302979, y: -150.42523604613896 },
    { x: 69.03134973217136, y: -150.17431800248707 },
    { x: 70.2953032531064, y: -149.91229696560333 },
    { x: 71.55763158541134, y: -149.63852286003578 },
    { x: 72.81632540496177, y: -149.35330225545772 },
    { x: 74.07298035150356, y: -149.0562436291538 },
    { x: 75.3263849207852, y: -148.74754274248173 },
    { x: 76.5770414438378, y: -148.4269779788101 },
    { x: 77.82397480748332, y: -148.09471555061248 },
    { x: 79.06765779386869, y: -147.7505744709732 },
    { x: 80.3077949141521, y: -147.39452888461864 },
    { x: 81.54595225919523, y: -147.02604691163347 },
    { x: 82.77932268500068, y: -146.6458488060697 },
    { x: 84.0092063424725, y: -146.2534987218856 },
    { x: 85.23592826933674, y: -145.8487787360603 },
    { x: 86.4582178635735, y: -145.43206190325662 },
    { x: 87.67459768097363, y: -145.0037840695163 },
    { x: 88.8877566699978, y: -144.56291841111397 },
    { x: 90.09713340184652, y: -144.10955726831267 },
    { x: 91.3002457702484, y: -143.64464989901677 },
    { x: 92.49993046808504, y: -143.1670291223011 },
    { x: 93.69317350916974, y: -142.6778399574277 },
    { x: 94.88198421762698, y: -142.1762439548079 },
    { x: 96.06662853341439, y: -141.66202319142081 },
    { x: 97.24491983910241, y: -141.1361121507288 },
    { x: 98.41883790993133, y: -140.59911658485754 },
    { x: 99.58779176821746, y: -140.05306059237364 },
    { x: 100.75169276730827, y: -139.498091917698 },
    { x: 101.9120774491813, y: -138.93303968629482 },
    { x: 103.06779340735339, y: -138.35870910525816 },
    { x: 104.21966801058166, y: -137.77442424386228 },
    { x: 105.36575103251003, y: -137.18104571335903 },
    { x: 106.50648570640124, y: -136.57848117348533 },
    { x: 107.64293579208591, y: -135.96585523854728 },
    { x: 108.77338745428138, y: -135.34408761756504 },
    { x: 109.89846121955551, y: -134.71289390252838 },
    { x: 111.01895490778125, y: -134.07156861382742 },
    { x: 112.13371611247547, y: -133.42069534192476 },
    { x: 113.24271528475396, y: -132.76035903986246 },
    { x: 114.34610016903765, y: -132.09034547823015 },
    { x: 115.44316159210615, y: -131.41082456311193 },
    { x: 116.53446098275892, y: -130.7215599034343 },
    { x: 117.61970285215415, y: -130.02272879250236 },
    { x: 118.69853261368164, y: -129.3143903280845 },
    { x: 119.77077297403626, y: -128.59652973573859 },
    { x: 120.83742859528027, y: -127.86843784224428 },
    { x: 121.89849947741367, y: -127.13008509871736 },
    { x: 122.95026246102935, y: -126.38404225808176 },
    { x: 123.99596792338751, y: -125.62793063516077 },
    { x: 125.03511353345698, y: -124.8619866210278 },
    { x: 126.06693102024904, y: -124.08666822338775 },
    { x: 127.0920704592157, y: -123.30158391952514 },
    { x: 128.10905440614783, y: -122.50775314594432 },
    { x: 129.11868068091832, y: -121.70455537607745 },
    { x: 130.12118567460067, y: -120.8917172827458 },
    { x: 131.11651028942651, y: -120.0692240915073 },
    { x: 132.10382715663872, y: -119.23767416726668 },
    { x: 133.08372725392096, y: -118.39648391956128 },
    { x: 134.05523546809516, y: -117.54657675102186 },
    { x: 135.01938601010775, y: -116.68694799958615 },
    { x: 135.9743763980236, y: -115.81921546666324 },
    { x: 136.9215067827467, y: -114.94213809911739 },
    { x: 137.8598315999832, y: -114.05666884846352 },
    { x: 138.7902668651428, y: -113.1618030526394 },
    { x: 139.71180791616328, y: -112.25850105038099 },
    { x: 140.624838888539, y: -111.34645257840437 },
    { x: 141.52927113561742, y: -110.42562808782533 },
    { x: 142.42528195070363, y: -109.49580596201253 },
    { x: 143.3129599804502, y: -108.55692710319758 },
    { x: 144.1903845473852, y: -107.61104515883122 },
    { x: 145.05900354683362, y: -106.65657926360964 },
    { x: 145.91863968549035, y: -105.69380274471156 },
    { x: 146.76920431670285, y: -104.722722989358 },
    { x: 147.61049059828184, y: -103.74365026083291 },
    { x: 148.4423803346906, y: -102.75671752911508 },
    { x: 149.2644893904347, y: -101.76236064024623 },
    { x: 150.07805881864988, y: -100.75916863500662 },
    { x: 150.88161117512695, y: -99.74893660811037 },
    { x: 151.6755305953603, y: -98.73116961574742 },
    { x: 152.4594329438556, y: -97.70636998894885 },
    { x: 153.23405694271736, y: -96.67364387396816 },
    { x: 153.99875251649357, y: -95.63390728621502 },
    { x: 154.75363786072097, y: -94.58704941737372 },
    { x: 155.49891981758884, y: -93.53284126359188 },
    { x: 156.23421425160282, y: -92.47185164088998 },
    { x: 156.95999394490977, y: -91.40341569937392 },
    { x: 157.67528378433175, y: -90.32903304491602 },
    { x: 158.38052700313142, y: -89.24809053816944 },
    { x: 159.07584179684554, y: -88.16048475803957 },
    { x: 159.76099177440068, y: -87.06654074225239 },
    { x: 160.43606558244934, y: -85.96619200581851 },
    { x: 161.10073818326552, y: -84.86014772195834 },
    { x: 161.75568920118548, y: -83.74735890528335 },
    { x: 162.40015036522038, y: -82.62911093225553 },
    { x: 163.03486039747483, y: -81.50425139639172 },
    { x: 163.65913967361263, y: -80.37405089971182 },
    { x: 164.27266315590776, y: -79.23898961158376 },
    { x: 164.8757854309704, y: -78.09863168596587 },
    { x: 165.46945206309445, y: -76.951337159786 },
    { x: 166.05233335249164, y: -75.79966201152597 },
    { x: 166.62493163019306, y: -74.64280842131284 },
    { x: 167.1871582495462, y: -73.48096106967274 },
    { x: 167.7396337371189, y: -72.31273115904908 },
    { x: 168.28164891969075, y: -71.13975126529299 },
    { x: 168.8124650751572, y: -69.96380909589752 },
    { x: 169.3332937077697, y: -68.78240038292817 },
    { x: 169.8433369976554, y: -67.59744580385686 },
    { x: 170.34327456915042, y: -66.40714287674837 },
    { x: 170.8326631889921, y: -65.21268833141215 },
    { x: 171.31162105271702, y: -64.01406739340611 },
    { x: 171.77967537817844, y: -62.81262453696057 },
    { x: 172.23797857185937, y: -61.605301452562585 },
    { x: 172.68537822727671, y: -60.394757539788635 },
    { x: 173.12216983327232, y: -59.180874603101984 },
    { x: 173.54882617199308, y: -57.96218997273557 },
    { x: 173.96475626575537, y: -56.740476581740374 },
    { x: 174.37037379893772, y: -55.514094467044245 },
    { x: 174.76499914720392, y: -54.285392764939736 },
    { x: 175.1491346415851, y: -53.05296790342815 },
    { x: 175.52263253766037, y: -51.81718924356177 },
    { x: 175.88540418877713, y: -50.57817498087734 },
    { x: 176.23736094828286, y: -49.335821694280206 },
    { x: 176.57850281617752, y: -48.090483970380575 },
    { x: 176.90859340138772, y: -46.84285620795674 },
    { x: 177.22789864387104, y: -45.591667804988845 },
    { x: 177.53594576148055, y: -44.33851440122276 },
    { x: 177.8329120475214, y: -43.0818151313547 },
    { x: 178.11850201315173, y: -41.82304743959382 },
    { x: 178.3925679139506, y: -40.56232952147685 },
    { x: 178.65528704322315, y: -39.29811006058417 },
    { x: 178.90612752105406, y: -38.03196992221959 },
    { x: 179.14497115190662, y: -36.763598843099174 },
    { x: 179.3715815447073, y: -35.492893402128296 },
    { x: 179.58557456396184, y: -34.22004566705413 },
    { x: 179.78659562305992, y: -32.94508518676087 },
    { x: 179.97426058650726, y: -31.667701697964592 },
    { x: 180.14786028108335, y: -30.38811681729667 },
    { x: 180.30627184918933, y: -29.106832875788214 },
    { x: 180.44863837318383, y: -27.824071490070597 },
    { x: 180.57283233340567, y: -26.53924168246016 },
    { x: 180.67521921710036, y: -25.253141272829843 },
    { x: 180.47210018722527, y: -24.262470607262852 },
    { x: 179.19133335119, y: -24.42942180289775 },
    { x: 177.9117189216379, y: -24.596225254111737 },
    { x: 176.63201584543324, y: -24.763028705325723 },
    { x: 175.35219457369186, y: -24.929861705423892 },
    { x: 174.072136910877, y: -25.096724254406244 },
    { x: 172.7928475190509, y: -25.263483382293956 },
    { x: 171.51335128503553, y: -25.430257284623757 },
    { x: 170.23261399788447, y: -25.597208480258658 },
    { x: 168.95178806408083, y: -25.764174450335652 },
    { x: 168.50837750802825, y: -26.77903087760657 },
    { x: 168.29816674594915, y: -28.051538800512624 },
    { x: 168.06744905824698, y: -29.320914541695267 },
    { x: 167.8198885065604, y: -30.586596672355007 },
    { x: 167.5566670462567, y: -31.85118549429998 },
    { x: 167.27967580592372, y: -33.11174089355394 },
    { x: 166.98938756770826, y: -34.369503923252594 },
    { x: 166.68642285817822, y: -35.62414954566993 },
    { x: 166.3712249105964, y: -36.8760914451845 },
    { x: 166.0442369582254, y: -38.12488638853356 },
    { x: 165.70587268544395, y: -39.370032044686006 },
    { x: 165.35619119002038, y: -40.61240010572522 },
    { x: 164.99525156972294, y: -41.852330383819336 },
    { x: 164.62346750893033, y: -43.08828633699082 },
    { x: 164.2408685565267, y: -44.32119875509143 },
    { x: 163.8477206524696, y: -45.550580081532146 },
    { x: 163.4441124434117, y: -46.776474639639254 },
    { x: 163.02971889162697, y: -47.99938476044386 },
    { x: 162.605130974799, y: -49.21833533076793 },
    { x: 162.17037824181205, y: -50.433503643916545 },
    { x: 161.72519475270843, y: -51.644934023215995 },
    { x: 161.26961005637236, y: -52.853187897465745 },
    { x: 160.8041560327191, y: -54.056906017993384 },
    { x: 160.32844854625426, y: -55.25672368580885 },
    { x: 159.84266489028295, y: -56.45230108874403 },
    { x: 159.34650957596338, y: -57.64448036999814 },
    { x: 158.84057358097917, y: -58.831798859804124 },
    { x: 158.3244136720676, y: -60.014817986961454 },
    { x: 157.79829578918626, y: -61.19336045816503 },
    { x: 157.2621312856827, y: -62.3675296945095 },
    { x: 156.71565422159918, y: -63.5374291170895 },
    { x: 156.15927828131427, y: -64.70221658270583 },
    { x: 155.59303301371224, y: -65.86202506133728 },
    { x: 155.0167706743721, y: -67.01692842519432 },
    { x: 154.43013667668365, y: -68.16716306535042 },
    { x: 153.8337219983306, y: -69.3118425152801 },
    { x: 153.2272902482394, y: -70.45136568491981 },
    { x: 152.61095962194688, y: -71.58530411544889 },
    { x: 151.98449372837953, y: -72.71386464905665 },
    { x: 151.34777437200063, y: -73.83707683462724 },
    { x: 150.7012447860729, y: -74.95432753281388 },
    { x: 150.04469812840708, y: -76.06571277749016 },
    { x: 149.37825259453987, y: -77.17098140314053 },
    { x: 148.70155359786116, y: -78.27059141746983 },
    { x: 148.0150443716336, y: -79.36355293285791 },
    { x: 147.31839987813123, y: -80.45038305477797 },
    { x: 146.61188605731166, y: -81.53057206497787 },
    { x: 145.8951778714489, y: -82.60455580949932 },
    { x: 145.16865945603735, y: -83.67158079179562 },
    { x: 144.43224216442442, y: -84.73170610963516 },
    { x: 143.68586689884177, y: -85.78488743969164 },
    { x: 142.92971095259452, y: -86.83079974423907 },
    { x: 142.16333109241984, y: -87.86993796708752 },
    { x: 141.38731829600147, y: -88.90134915672206 },
    { x: 140.6014952700343, y: -89.92529925310033 },
    { x: 139.80583246563413, y: -90.941566639591 },
    { x: 139.00018213838, y: -91.95034338394123 },
    { x: 138.1849579726506, y: -92.95106805735156 },
    { x: 137.3599826751407, y: -93.94382191925347 },
    { x: 136.52549263692387, y: -94.92823560859468 },
    { x: 135.68104462473727, y: -95.90479668196421 },
    { x: 134.827288714033, y: -96.87262606005761 },
    { x: 133.96398851373755, y: -97.83198968283254 },
    { x: 133.09114402385092, y: -98.78276935475226 },
    { x: 132.2088734399099, y: -99.72473607196436 },
    { x: 131.31676307753585, y: -100.65830351884738 },
    { x: 130.41566985437012, y: -101.58254090554956 },
    { x: 129.5054460259918, y: -102.49754426594451 },
    { x: 128.5860915924009, y: -103.40326188948491 },
    { x: 127.6571928692188, y: -104.30005575000196 },
    { x: 126.7195772252027, y: -105.18709847873858 },
    { x: 125.77297872039489, y: -106.0645747562209 },
    { x: 124.81751555033213, y: -106.93238116135429 },
    { x: 123.85298087282516, y: -107.79066543855964 },
    { x: 122.87987701890506, y: -108.63891786958482 },
    { x: 121.8982926352244, y: -109.47710151832457 },
    { x: 120.90825727066733, y: -110.30512035090531 },
    { x: 119.90977092523389, y: -111.12293004400077 },
    { x: 118.90268585450313, y: -111.93070789091605 },
    { x: 117.88774078057966, y: -112.7278333650833 },
    { x: 116.8645220190849, y: -113.5146610531127 },
    { x: 115.83347280328161, y: -114.29085114283616 },
    { x: 114.79394305771775, y: -115.05689857806377 },
    { x: 113.74717383552901, y: -115.81190211782791 },
    { x: 112.69254461014755, y: -116.5562680592861 },
    { x: 111.63061681037284, y: -117.28969352637549 },
    { x: 110.56076990963705, y: -118.01256265459041 },
    { x: 109.48418586330749, y: -118.72408501127903 },
    { x: 108.40021459593213, y: -119.42479986357763 },
    { x: 107.3092106941212, y: -120.11447820763384 },
    { x: 106.21152874448487, y: -120.79295752458461 },
    { x: 105.10643002491854, y: -121.4606958221348 },
    { x: 103.99512603967376, y: -122.11703563761132 },
    { x: 102.87723265325613, y: -122.76225768541396 },
    { x: 101.75289761008658, y: -123.39628070611116 },
    { x: 100.62185497020744, y: -124.01933370355535 },
    { x: 99.48522759121768, y: -124.6308626361681 },
    { x: 98.34257223985456, y: -125.23113344390708 },
    { x: 97.19409575830734, y: -125.82012396510913 },
    { x: 96.03944355996586, y: -126.39808536528983 },
    { x: 94.87967940466068, y: -126.96450053897593 },
    { x: 93.71436005912908, y: -127.5197166855566 },
    { x: 92.54375146332868, y: -128.06365254560038 },
    { x: 91.36785361725948, y: -128.59635982965455 },
    { x: 90.18669606980569, y: -129.1179197971506 },
    { x: 89.00113573860861, y: -129.62804434646776 },
    { x: 87.8106998415213, y: -130.1269994175637 },
    { x: 86.61568386738561, y: -130.61476284877526 },
    { x: 85.41585142512805, y: -131.09151193340756 },
    { x: 84.21188213908485, y: -131.55702505482918 },
    { x: 83.00383510702439, y: -132.01141302135585 },
    { x: 81.79162168229408, y: -132.4548088029664 },
    { x: 80.57521231600977, y: -132.88727149742917 },
    { x: 79.35525708362347, y: -133.30873461975474 },
    { x: 78.13154914294593, y: -133.71943456101658 },
    { x: 76.90473856942914, y: -134.11971482699337 },
    { x: 75.67444122757874, y: -134.5093907371589 },
    { x: 74.44006613971106, y: -134.88877994201818 },
    { x: 73.2030316522669, y: -135.25747245080314 },
    { x: 71.96304227640442, y: -135.6154387146296 },
    { x: 70.720157109892, y: -135.96262332933972 },
    { x: 69.47354878397248, y: -136.2993624134911 },
    { x: 68.2246060962025, y: -136.6252939932525 },
    { x: 66.97285626443512, y: -136.94028140503457 },
    { x: 65.718565228628, y: -137.2444871677003 },
    { x: 64.46096471779235, y: -137.5380959617758 },
    { x: 63.20165037167408, y: -137.8206313115037 },
    { x: 61.94011985924207, y: -138.0921818635365 },
    { x: 60.676166338307034, y: -138.35293968562138 },
    { x: 59.409819357753165, y: -138.60288630970578 },
    { x: 58.14128575976975, y: -138.8417927319372 },
    { x: 56.870801935430244, y: -139.06979561590504 },
    { x: 55.59854517803974, y: -139.2868949616093 },
    { x: 54.32448593871407, y: -139.49304275211318 },
    { x: 53.048062788653745, y: -139.68826484269033 },
    { x: 51.77057587876283, y: -139.87252429723554 },
    { x: 50.49167062243111, y: -140.04590976240132 },
    { x: 49.21111062858514, y: -140.20825133210366 },
    { x: 47.929486874908584, y: -140.35968936354237 },
    { x: 46.64653342144377, y: -140.50030880975956 },
    { x: 45.36171838827543, y: -140.63004318576574 },
    { x: 44.07648967072852, y: -140.74880753851895 },
    { x: 42.79031538888775, y: -140.85679762937687 },
    { x: 41.5032250916373, y: -140.9539506669606 },
    { x: 40.21507103455625, y: -141.04022971516494 },
    { x: 38.92653284198083, y: -141.11579729285287 },
    { x: 37.63749231837429, y: -141.1806201575297 },
    { x: 36.34806765927337, y: -141.23462074337442 },
    { x: 35.0576678869944, y: -141.27804652229213 },
    { x: 33.76738631025217, y: -141.3107940731881 },
    { x: 32.47689789132066, y: -141.33285600884136 },
    { x: 31.18605488577895, y: -141.3444465586622 },
    { x: 29.89550736907907, y: -141.34543275267183 },
    { x: 28.60445752134807, y: -141.33591801196485 },
    { x: 27.313850906879825, y: -141.31607593623585 },
    { x: 26.023436360158772, y: -141.28564797274822 },
    { x: 24.733568467795106, y: -141.2449887081122 },
    { x: 23.443331214379146, y: -141.1939762531805 },
    { x: 22.15403952525705, y: -141.13268448016356 },
    { x: 20.865250167166067, y: -141.06131284402963 },
    { x: 19.577110884527116, y: -140.97961017926318 },
    { x: 18.28911934630908, y: -140.8879199916428 },
    { x: 17.002457507879285, y: -140.78612039202125 },
    { x: 15.716563940438256, y: -140.6743960609247 },
    { x: 14.431571613964811, y: -140.5527137558584 },
    { x: 13.147761242858694, y: -140.4211879787486 },
    { x: 11.86427590947859, y: -140.27978918071108 },
    { x: 10.582356666960195, y: -140.12864294450367 },
    { x: 9.301634154251218, y: -139.96785269122097 },
    { x: 8.022123145793751, y: -139.79737040392618 },
    { x: 6.743454280535505, y: -139.61729211649288 },
    { x: 5.466573122770339, y: -139.42772125001576 },
    { x: 4.191125085888058, y: -139.22871320865266 },
    { x: 2.9176715986881403, y: -139.02040096238238 },
    { x: 1.6450159313611687, y: -138.80259983067876 },
    { x: 0.37413319708518683, y: -138.57564223848888 },
    { x: -0.8949470552556216, y: -138.33936936056028 },
    { x: -2.1616633968617767, y: -138.0942281237662 },
    { x: -3.4270943620059637, y: -137.83976790762284 },
    { x: -4.690974010730534, y: -137.5763137498562 },
    { x: -5.952726139793917, y: -137.3039542971189 },
    { x: -7.212483719174936, y: -137.0226415324741 },
    { x: -8.470099004452676, y: -136.7326487831005 },
    { x: -9.725926582237332, y: -136.43369533459833 },
    { x: -10.979464121497793, y: -136.12612099913574 },
    { x: -12.231021885517984, y: -135.8099442447653 },
    { x: -13.480230513245612, y: -135.48504687595033 },
    { x: -14.72759233571179, y: -135.1515987987748 },
    { x: -15.972191337506846, y: -134.80986225958597 },
    { x: -17.214352556356786, y: -134.4595897864787 },
    { x: -18.45409076670371, y: -134.10105101302116 },
    { x: -19.691450291873885, y: -133.73427179448706 },
    { x: -20.926697071824968, y: -133.35897141647663 },
    { x: -22.159166256662832, y: -132.9756152739158 },
    { x: -23.389271530766038, y: -132.584122107373 },
    { x: -24.61659920975603, y: -132.1845177721219 },
    { x: -25.84166639910601, y: -131.7766988470679 },
    { x: -27.06404463999532, y: -131.36094604661074 },
    { x: -28.283275924719124, y: -130.93743666405547 },
    { x: -29.49946367437206, y: -130.50598601887597 },
    { x: -30.713479581037536, y: -130.06647591553553 },
    { x: -31.924230336000768, y: -129.61934220007583 },
    { x: -33.132129623640324, y: -129.16445928973909 },
    { x: -34.337133120629936, y: -128.7016794401044 },
    { x: -35.539093082548675, y: -128.2312538166873 },
    { x: -36.738393644890934, y: -127.75304206228796 },
    { x: -37.93413356668912, y: -127.26742831240071 },
    { x: -39.12699247227944, y: -126.77400626986808 },
    { x: -40.316083895136416, y: -126.27324132961593 },
    { x: -41.50306257277429, y: -125.76449819063431 },
    { x: -42.685756662205605, y: -125.24867070666978 },
    { x: -43.865451539892334, y: -124.72513096393347 },
    { x: -45.04194036364518, y: -124.19393806019369 },
    { x: -46.215518622305986, y: -123.65502551046106 },
    { x: -47.38504868383371, y: -123.1089251946509 },
    { x: -48.551106751469895, y: -122.5551938795004 },
    { x: -49.713279140836, y: -121.99401624553576 },
    { x: -50.87227502515241, y: -121.42509680391512 },
    { x: -52.027843238903586, y: -120.84850942684896 },
    { x: -53.17869840562753, y: -120.26457176484223 },
    { x: -54.32559402187094, y: -119.67305481404252 },
    { x: -55.46895854645446, y: -119.07365569838696 },
    { x: -56.608644234957175, y: -118.46605676737056 },
    { x: -57.743040673191096, y: -117.85119619806613 },
    { x: -58.873448012060294, y: -117.22815797506402 },
    { x: -59.99955598828085, y: -116.59672048173286 },
    { x: -61.1212759552002, y: -115.95686894363052 },
    { x: -62.2374407318931, y: -115.3086920074096 },
    { x: -63.34880381490625, y: -114.65145833818652 },
    { x: -64.45425712108276, y: -113.98528613149803 },
    { x: -65.55362335711754, y: -113.30939234191328 },
    { x: -66.64691729745269, y: -112.62267627349645 },
    { x: -67.73317860335223, y: -111.92390426033289 },
    { x: -68.80954103305042, y: -111.2119312831605 },
    { x: -69.60125906141214, y: -110.40144971334244 },
    { x: -69.14187733345851, y: -109.19478409161754 },
    { x: -68.74753269959204, y: -107.96578690067119 },
    { x: -68.44972427035198, y: -106.71074975553844 },
    { x: -68.36689874798655, y: -105.4236299094038 },
    { x: -68.4237064778287, y: -104.13388759979792 },
    { x: -68.55935063067153, y: -102.85035055587049 },
    { x: -68.28670307631344, y: -102.02347674255185 },
    { x: -67.00066176445148, y: -102.13367930611297 },
    { x: -65.71119278202428, y: -102.19173547631186 },
    { x: -64.42023158094585, y: -102.19698040325437 },
    { x: -63.130703500750286, y: -102.1434599867776 },
    { x: -61.846907904086265, y: -102.014789370602 },
    { x: -60.57637975642048, y: -101.78815681613814 },
    { x: -59.32089199080393, y: -101.48792537839506 },
    { x: -58.080341186141965, y: -101.13169141790384 },
    { x: -56.85415113919303, y: -100.72887364149783 },
    { x: -55.644065234123914, y: -100.28060229399706 },
    { x: -54.57476498774551, y: -100.95635572638194 },
    { x: -53.49878669354171, y: -101.66929642951135 },
    { x: -52.41316068865209, y: -102.36784682604353 },
    { x: -51.3199701694116, y: -103.0537281384822 },
    { x: -50.2197617901776, y: -103.72835871326812 },
    { x: -49.11243212985545, y: -104.39287618244235 },
    { x: -47.99969502372779, y: -105.0470589293735 },
    { x: -46.88168344177343, y: -105.69129108955599 },
    { x: -45.75811666959263, y: -106.32622273844181 },
    { x: -44.628846962764484, y: -106.95241530483048 },
    { x: -43.49513014886677, y: -107.56918916438576 },
    { x: -42.356582092405105, y: -108.17719439255967 },
    { x: -41.21315847005322, y: -108.7765048615627 },
    { x: -40.06522864286341, y: -109.36714273305795 },
    { x: -38.913516558498145, y: -109.94880513098258 },
    { x: -37.75701755489521, y: -110.52214951800966 },
    { x: -36.59661809858009, y: -111.08671049921325 },
    { x: -35.43187495629005, y: -111.64295346951931 },
    { x: -34.26271425581463, y: -112.19067158673853 },
    { x: -33.089904268142575, y: -112.72985746364985 },
    { x: -31.91313472998999, y: -113.2603707430534 },
    { x: -30.732538611335677, y: -113.78241087991745 },
    { x: -29.54789429554827, y: -114.29595571257882 },
    { x: -28.35982230919562, y: -114.80074668830093 },
    { x: -27.168440847814455, y: -115.29683551763108 },
    { x: -25.973114610394834, y: -115.7842517494535 },
    { x: -24.774656191251797, y: -116.26295106044188 },
    { x: -23.571883635018022, y: -116.73302209724876 },
    { x: -22.366215288134292, y: -117.19420630713758 },
    { x: -21.15716359401159, y: -117.64642981789783 },
    { x: -19.945024041491745, y: -118.08970740397163 },
    { x: -18.728791968512535, y: -118.52426806921139 },
    { x: -17.510166435914485, y: -118.94949867427033 },
    { x: -16.288512142687665, y: -119.36559128689561 },
    { x: -15.063341532243044, y: -119.77262716651876 },
    { x: -13.834994416748733, y: -120.17047334316092 },
    { x: -12.604150420540943, y: -120.55884171520137 },
    { x: -11.370573152546212, y: -120.93776921874526 },
    { x: -10.133967123922705, y: -121.30730017711892 },
    { x: -8.894435755765064, y: -121.66729423312248 },
    { x: -7.651757431441918, y: -122.01786958229262 },
    { x: -6.4069220385733985, y: -122.35847957027201 },
    { x: -5.159323825033754, y: -122.68951571977604 },
    { x: -3.9092582796648143, y: -123.01049786143676 },
    { x: -2.6562082969933747, y: -123.32178796908539 },
    { x: -1.4012228624079377, y: -123.62292064779605 },
    { x: -0.14371099822483957, y: -123.91394022089503 },
    { x: 1.1160318067140877, y: -124.19486885004545 },
    { x: 2.378640853418782, y: -124.46555879082642 },
    { x: 3.6428603143114593, y: -124.72580320104863 },
    { x: 4.909458460380882, y: -124.97576459957509 },
    { x: 6.178213674995676, y: -125.21511056145877 },
    { x: 7.44846110826172, y: -125.4437746017102 },
    { x: 8.721057677820324, y: -125.66190446475035 },
    { x: 9.99504304493554, y: -125.86916772563214 },
    { x: 11.270712698449193, y: -126.06549051214512 },
    { x: 12.548037089477107, y: -126.2509245348366 },
    { x: 13.827075315787642, y: -126.42539592149612 },
    { x: 15.107369369675963, y: -126.58871999159753 },
    { x: 16.38900789779462, y: -126.74076377516201 },
    { x: 17.671784057954326, y: -126.88154943385274 },
    { x: 18.95667296333313, y: -127.01110651655384 },
    { x: 20.24209374862723, y: -127.12918385774977 },
    { x: 21.528401000446827, y: -127.23575190855637 },
    { x: 22.815579944349825, y: -127.33061860122642 },
    { x: 24.10382264808342, y: -127.41385780797042 },
    { x: 25.392937043900414, y: -127.48537349491473 },
    { x: 26.68268674072735, y: -127.54507701540683 },
    { x: 27.97231824201755, y: -127.5928723355731 },
    { x: 29.2627475631807, y: -127.62873729375042 },
    { x: 30.55367921537496, y: -127.65258324328623 },
    { x: 31.844344927611573, y: -127.66433631197009 },
    { x: 33.13518793315328, y: -127.66394478925467 },
    { x: 34.42623778088428, y: -127.65133480292948 },
    { x: 35.717110335310174, y: -127.62643248078412 },
    { x: 37.007480558704955, y: -127.58920827393439 },
    { x: 38.29737799995281, y: -127.53961785905398 },
    { x: 39.586595816864445, y: -127.47763168725874 },
    { x: 40.87510446055568, y: -127.40319066078028 },
    { x: 42.16308122433163, y: -127.31623568185027 },
    { x: 43.450112423813714, y: -127.21675197602659 },
    { x: 44.73602076569684, y: -127.10470260720402 },
    { x: 46.0206289566759, y: -126.98007280094045 },
    { x: 47.30435068112947, y: -126.84278129780441 },
    { x: 48.58594488592185, y: -126.69291674444842 },
    { x: 49.866534428652, y: -126.53028707312532 },
    { x: 51.145144196141885, y: -126.35503264103494 },
    { x: 52.42236516607515, y: -126.16702047819848 },
    { x: 53.697015383084484, y: -125.9664204907 },
    { x: 54.97033590030558, y: -125.75298890024497 },
    { x: 56.24108566460274, y: -125.52693993624374 },
    { x: 57.50982610477544, y: -125.28813324149642 },
    { x: 58.77637992751859, y: -125.03659097766615 },
    { x: 60.03980156853832, y: -124.77250521250014 },
    { x: 61.30029787002392, y: -124.49582423545104 },
    { x: 62.55798702751211, y: -124.20651849763468 },
    { x: 63.81307588319219, y: -123.90453628850373 },
    { x: 65.06476661719121, y: -123.5900844502475 },
    { x: 66.31344336500354, y: -123.26305217455028 },
    { x: 67.55851514894553, y: -122.92359459305406 },
    { x: 68.80080933777428, y: -122.57148270190638 },
    { x: 70.03911442723833, y: -122.20709324938059 },
    { x: 71.27343041733764, y: -121.83047055880297 },
    { x: 72.50408234579824, y: -121.44151859629991 },
    { x: 73.7307747237783, y: -121.04037771907133 },
    { x: 74.953862137888, y: -120.62694450602253 },
    { x: 76.17245812160186, y: -120.20154399487953 },
    { x: 77.38644447938316, y: -119.76427221951596 },
    { x: 78.5962939933788, y: -119.31499620995298 },
    { x: 79.80233170131481, y: -118.85362731953802 },
    { x: 81.00343474559224, y: -118.38169470302759 },
    { x: 82.20060778827332, y: -117.89931655595842 },
    { x: 83.39320075390599, y: -117.4063968444569 },
    { x: 84.58195236459487, y: -116.90272872633375 },
    { x: 85.76579886050932, y: -116.38861507765185 },
    { x: 86.94512437714376, y: -115.86374563512727 },
    { x: 88.1193379368145, y: -115.32825336873884 },
    { x: 89.28882367501593, y: -114.78170981966592 },
    { x: 90.4533452006746, y: -114.22422579622418 },
    { x: 91.61231153610684, y: -113.65597120449766 },
    { x: 92.76569313242845, y: -113.07676875118129 },
    { x: 93.91360818517619, y: -112.4865150151804 },
    { x: 95.05602714546585, y: -111.88503270318992 },
    { x: 96.19221129119285, y: -111.27261730405166 },
    { x: 97.32219017124139, y: -110.64910629890264 },
    { x: 98.4459046878431, y: -110.01441104109027 },
    { x: 99.56370942760817, y: -109.36822126733065 },
    { x: 100.67433378851675, y: -108.7111353425285 },
    { x: 101.77854604155756, y: -108.04262877398952 },
    { x: 102.87599160012043, y: -107.36273849781901 },
    { x: 103.96613858429008, y: -106.67167874342724 },
    { x: 105.04931203179247, y: -105.96919095807765 },
    { x: 106.12471412275471, y: -105.25563711560146 },
    { x: 107.19249260159768, y: -104.53085469713564 },
    { x: 108.25261791943721, y: -103.79462208604888 },
    { x: 109.30523782069422, y: -103.04677676347809 },
    { x: 110.34943628995903, y: -102.28793925599119 },
    { x: 111.38533152276837, y: -101.51791010861993 },
    { x: 112.4128053235855, y: -100.73669670858531 },
    { x: 113.4318872412946, y: -99.94416608590855 },
    { x: 114.44210449374877, y: -99.14037733835801 },
    { x: 115.44298429880104, y: -98.32587712029107 },
    { x: 116.43505853636674, y: -97.50014832623451 },
    { x: 117.41776577764637, y: -96.6635529300196 },
    { x: 118.39137196259759, y: -95.81559598783628 },
    { x: 119.35493152692652, y: -94.95719351509418 },
    { x: 120.30891725278013, y: -94.08789489130955 },
    { x: 121.25315184685326, y: -93.2077370525876 },
    { x: 122.18763530914596, y: -92.31648360785488 },
    { x: 123.1115107220169, y: -91.41511705751046 },
    { x: 124.0251326720763, y: -90.50326804050206 },
    { x: 124.92811702382974, y: -89.58098088015598 },
    { x: 125.82040467950887, y: -88.64849196754564 },
    { x: 126.70226157907136, y: -87.70557968603968 },
    { x: 127.57280125599169, y: -86.75284978776388 },
    { x: 128.4324669435326, y: -85.78999200943429 },
    { x: 129.28087450619972, y: -84.81750129486099 },
    { x: 130.11802394399308, y: -83.83505260631796 },
    { x: 130.94391525691262, y: -82.84279368822611 },
    { x: 131.75831205388494, y: -81.84114561218507 },
    { x: 132.5606824549947, y: -80.83039647981562 },
    { x: 133.35158788904138, y: -79.81011044507603 },
    { x: 134.13043737834133, y: -78.78106316617615 },
    { x: 134.89734911843126, y: -77.74284834595844 },
    { x: 135.65208671823777, y: -76.69599047711715 },
    { x: 136.39476837329752, y: -75.64049694687333 },
    { x: 137.1254827302631, y: -74.57573984143808 },
    { x: 137.8435206159141, y: -73.50321876668372 },
    { x: 138.54917751909232, y: -72.42256436155792 },
    { x: 139.24218749984018, y: -71.33365104330294 },
    { x: 139.9229642425362, y: -70.23641232692934 },
    { x: 140.59073947619163, y: -69.13202278058343 },
    { x: 141.24574959187993, y: -68.0197436821606 },
    { x: 141.88787639406434, y: -66.90032852820754 },
    { x: 142.51729717605002, y: -65.7733340854615 },
    { x: 143.13350960680583, y: -64.63932178272195 },
    { x: 143.73680917517356, y: -63.49835071775727 },
    { x: 144.32692994119563, y: -62.35073115385137 },
    { x: 144.90390145375616, y: -61.19610850439407 },
    { x: 145.46787145727612, y: -60.03466006269045 },
    { x: 146.0182489740718, y: -58.867582558549934 },
    { x: 146.55521129744835, y: -57.69410772098377 },
    { x: 147.0788175251741, y: -56.51457536216005 },
    { x: 147.58924495055413, y: -55.32846837660558 },
    { x: 148.08569575371556, y: -54.13716078743487 },
    { x: 148.56852452126853, y: -52.940327556921915 },
    { x: 149.03776080209724, y: -51.737835715087876 },
    { x: 149.49313865624404, y: -50.52962616416439 },
    { x: 149.93448079040385, y: -49.31673311509788 },
    { x: 150.3617576556925, y: -48.09871333462558 },
    { x: 150.7747624099206, y: -46.87592140935771 },
    { x: 151.17361324862503, y: -45.64826869264171 },
    { x: 151.5579555851955, y: -44.41560744005665 },
    { x: 151.92755302855858, y: -43.1788979903385 },
    { x: 152.28225783429332, y: -41.937889177971705 },
    { x: 152.62183361132628, y: -40.692551454072074 },
    { x: 152.946043968584, y: -39.44301778861843 },
    { x: 153.25447522168793, y: -38.18970186598934 },
    { x: 153.54659549072272, y: -36.932736656163634 },
    { x: 153.82219793349915, y: -35.67150163257345 },
    { x: 154.08054382791258, y: -34.40610021631345 },
    { x: 154.32053986524826, y: -33.13731545281447 },
    { x: 154.54106318790727, y: -31.86551670312881 },
    { x: 154.74031131395438, y: -30.59024595955163 },
    { x: 154.91559529492892, y: -29.31153277096711 },
    { x: 155.06056212073153, y: -28.028579317502302 },
    { x: 154.32358340031914, y: -27.629506862166522 },
    { x: 153.0439985196512, y: -27.797167231021824 },
    { x: 151.76432499233073, y: -27.964812825435025 },
    { x: 150.48417868286333, y: -28.13254706650078 },
    { x: 149.2045938021954, y: -28.30019266091399 },
    { x: 147.92468388380146, y: -28.46788257865347 },
    { x: 146.645010356481, y: -28.635542947508767 },
    { x: 145.36477540036105, y: -28.803277188574523 },
    { x: 144.08471773754619, y: -28.970981880756096 },
    { x: 142.80510330799407, y: -29.138642249611394 },
    { x: 142.39936757927498, y: -30.124836259224637 },
    { x: 142.26796369131245, y: -31.40863185588866 },
    { x: 142.0984417427536, y: -32.68852699984051 },
    { x: 141.89718429258204, y: -33.963280637944486 },
    { x: 141.66758946247882, y: -35.23354284565262 },
    { x: 141.41193251652604, y: -36.49857490086034 },
    { x: 141.13136586120686, y: -37.75887913459875 },
    { x: 140.82769197845644, y: -39.01327359150052 },
    { x: 140.50132455265336, y: -40.262157181502126 },
    { x: 140.15335689251236, y: -41.50499802468829 },
    { x: 139.7842913290646, y: -42.74219503099546 },
    { x: 139.39483703553043, y: -43.97252192173004 },
    { x: 138.98528950075172, y: -45.19649580236524 },
    { x: 138.5562397024121, y: -46.413717762964595 },
    { x: 138.10801267823763, y: -47.62406960799135 },
    { x: 137.64081527041756, y: -48.827876375171535 },
    { x: 137.15538620105647, y: -50.023778815832735 },
    { x: 136.6518732145753, y: -51.21216106546931 },
    { x: 136.13051270204744, y: -52.39290492854453 },
    { x: 135.5914524078939, y: -53.56623202168979 },
    { x: 135.03537195645086, y: -54.731019487306106 },
    { x: 134.4623008966025, y: -55.88763668644577 },
    { x: 133.8726233638432, y: -57.03549264142514 },
    { x: 133.2663984559413, y: -58.17519310436993 },
    { x: 132.6440398572754, y: -59.306043676501886 },
    { x: 132.00578395891898, y: -60.42805913226306 },
    { x: 131.35201489636637, y: -61.54082578727491 },
    { x: 130.68264402296504, y: -62.64453570928461 },
    { x: 129.99784863202012, y: -63.73938096603937 },
    { x: 129.29904706997237, y: -64.82349997783564 },
    { x: 128.58558926136976, y: -65.89801560227238 },
    { x: 127.85712061960213, y: -66.96363701256998 },
    { x: 127.11423212235309, y: -68.01986187769732 },
    { x: 126.35781023614817, y: -69.06567076115012 },
    { x: 125.58803225429243, y: -70.10087159518115 },
    { x: 124.80433674798644, y: -71.12682362846284 },
    { x: 124.00775792817659, y: -72.14199770623874 },
    { x: 123.1982366970945, y: -73.14697741897143 },
    { x: 122.37571395697182, y: -74.14202131939753 },
    { x: 121.54066248995551, y: -75.12659014038071 },
    { x: 120.69405740922355, y: -76.1001446147846 },
    { x: 119.83504179713465, y: -77.06344562637693 },
    { x: 118.96405888695158, y: -78.01660398347342 },
    { x: 118.08187694966308, y: -78.95866673455909 },
    { x: 117.18837778973244, y: -79.8902617934229 },
    { x: 116.28332501608617, y: -80.8117141977908 },
    { x: 115.36763464413396, y: -81.72223351501096 },
    { x: 114.44198629821203, y: -82.62159812845196 },
    { x: 113.50567080509998, y: -83.5103842413554 },
    { x: 112.55907230029217, y: -84.38870266203693 },
    { x: 111.60298860366159, y: -85.25604367224443 },
    { x: 110.63750836186074, y: -86.11234817420953 },
    { x: 109.66257247712127, y: -86.95794859287925 },
    { x: 108.67841734051667, y: -87.7929852854535 },
    { x: 107.68516114758366, y: -88.61750257525854 },
    { x: 106.68321758270078, y: -89.43126407122091 },
    { x: 105.67291168359407, y: -90.23418851390909 },
    { x: 104.6540957058426, y: -91.02671913658584 },
    { x: 103.6274492737826, y: -91.80850873986203 },
    { x: 102.59238140973038, y: -92.58018523752652 },
    { x: 101.55016271570585, y: -93.3410025202537 },
    { x: 100.49987717629931, y: -94.09178056957964 },
    { x: 99.44190892700514, y: -94.83246767495703 },
    { x: 98.37782405868508, y: -95.56210349764991 },
    { x: 97.30614512712992, y: -96.28195125245712 },
    { x: 96.22778814774938, y: -96.99155293167381 },
    { x: 95.14290086496435, y: -97.69098240751046 },
    { x: 94.05133553435392, y: -98.38054255602992 },
    { x: 92.95442185570634, y: -99.05955375289601 },
    { x: 91.85071193369664, y: -99.7291314684866 },
    { x: 90.74094449042938, y: -100.3889802139599 },
    { x: 89.62535591697805, y: -101.0390408915475 },
    { x: 88.50480313098393, y: -101.67898846352342 },
    { x: 87.37916793691032, y: -102.3091849037189 },
    { x: 86.2479184548419, y: -102.93008821983878 },
    { x: 85.1113501736205, y: -103.54161715245154 },
    { x: 83.9695221910145, y: -104.1438381865466 },
    { x: 82.82293683805501, y: -104.73678087100815 },
    { x: 81.67159411474205, y: -105.32056340137291 },
    { x: 80.51419387017152, y: -105.89193540038076 },
    { x: 79.34893362240828, y: -106.44764649077152 },
    { x: 78.17643389802016, y: -106.98738640926125 },
    { x: 76.99666514812297, y: -107.51085966700819 },
    { x: 75.8100410570953, y: -108.01815491066482 },
    { x: 74.61623658721112, y: -108.50939772298894 },
    { x: 73.41625640053265, y: -108.98393802852854 },
    { x: 72.20915493276603, y: -109.44235203052517 },
    { x: 70.99649827477299, y: -109.88409307462145 },
    { x: 69.77763635110146, y: -110.30922764580679 },
    { x: 68.55242141733058, y: -110.7179699734915 },
    { x: 67.322419564322, y: -111.1099137605181 },
    { x: 66.08748304765486, y: -111.48498513467611 },
    { x: 64.84681404745615, y: -111.84358300590198 },
    { x: 63.601653616861626, y: -112.18550053200647 },
    { x: 62.352858673512564, y: -112.51036835193727 },
    { x: 61.09904041985236, y: -112.81882915392536 },
    { x: 59.841528555669264, y: -113.1106465468973 },
    { x: 58.580086689889804, y: -113.38576143308468 },
    { x: 57.3155717401553, y: -113.64438065467682 },
    { x: 56.04748137543462, y: -113.88648205001057 },
    { x: 54.77619973122217, y: -114.11224291239101 },
    { x: 53.50264282292761, y: -114.32158936960771 },
    { x: 52.2254809507627, y: -114.51483168494458 },
    { x: 50.94684163438864, y: -114.69184427564386 },
    { x: 49.66625209165849, y: -114.85274533724225 },
    { x: 48.38350548038296, y: -114.99780080969742 },
    { x: 47.098690447214615, y: -115.1270624035567 },
    { x: 45.812486616489664, y: -115.24062615269366 },
    { x: 44.52601684580706, y: -115.33863241430818 },
    { x: 43.23777414207347, y: -115.42116983505281 },
    { x: 41.94823128743582, y: -115.48856345265358 },
    { x: 40.65833384618796, y: -115.5407689437842 },
    { x: 39.367609036182984, y: -115.5779709889708 },
    { x: 38.07700242171474, y: -115.60042814095002 },
    { x: 36.78633670947813, y: -115.60822165915332 },
    { x: 35.494814079600204, y: -115.6014254157912 },
    { x: 34.20400062294267, y: -115.58034967414756 },
    { x: 32.91371904620044, y: -115.5451421786433 },
    { x: 31.623880702720953, y: -115.49597283536252 },
    { x: 30.334308299199115, y: -115.43284903152622 },
    { x: 29.046154242118075, y: -115.35611057930254 },
    { x: 27.75909349375181, y: -115.26591999755446 },
    { x: 26.47238733199574, y: -115.16238070737664 },
    { x: 25.186804027838633, y: -115.04568477651625 },
    { x: 23.902520874585583, y: -114.91601688549946 },
    { x: 22.619626518889145, y: -114.77353216596823 },
    { x: 21.338061862980947, y: -114.61839313678556 },
    { x: 20.058875892249493, y: -114.45088789957221 },
    { x: 18.780591162485628, y: -114.27096474378091 },
    { x: 17.504286207962036, y: -114.07894131991658 },
    { x: 16.229857607584073, y: -113.87495059795809 },
    { x: 14.957394008004293, y: -113.65916248398945 },
    { x: 13.686378303749485, y: -113.43163607577904 },
    { x: 12.417977675744892, y: -113.19265947494767 },
    { x: 11.151896635148674, y: -112.94232132814787 },
    { x: 9.888312475265936, y: -112.6808728008952 },
    { x: 8.626028466287254, y: -112.40821047209502 },
    { x: 7.366817541263624, y: -112.12485144722052 },
    { x: 6.110398985795304, y: -111.83071446684022 },
    { x: 4.856255694409087, y: -111.52594727537502 },
    { x: 3.6046831559468058, y: -111.21080842556152 },
    { x: 2.355238137145713, y: -110.8851649474209 },
    { x: 1.1091025933731347, y: -110.5494526869949 },
    { x: -0.13438832526504993, y: -110.20377506537811 },
    { x: -1.375190295442566, y: -109.84802127425485 },
    { x: -2.613406738254055, y: -109.48244986636173 },
    { x: -3.848683067089319, y: -109.10724552222491 },
    { x: -5.080605597569793, y: -108.72251905016005 },
    { x: -6.309691435168683, y: -108.32843296903017 },
    { x: -7.536044000980631, y: -107.92475088776182 },
    { x: -8.758850700690598, y: -107.51218936679642 },
    { x: -9.97862863977179, y: -107.09027562398705 },
    { x: -11.195067554940284, y: -106.65959324979633 },
    { x: -12.408137897311896, y: -106.2198763042666 },
    { x: -13.619139817790687, y: -105.77102875352428 },
    { x: -14.826462902188673, y: -105.31347905639 },
    { x: -16.030491286000235, y: -104.8472936978532 },
    { x: -17.23050102156289, y: -104.37279032841884 },
    { x: -18.427733162012323, y: -103.88945184261371 },
    { x: -19.6215524063386, y: -103.39778057146891 },
    { x: -20.811766686794535, y: -102.8975548983531 },
    { x: -21.998435101148484, y: -102.38912202265543 },
    { x: -23.181365581653267, y: -101.87243023382852 },
    { x: -24.3599966995094, y: -101.34774547183011 },
    { x: -25.535466086757925, y: -100.81472792449202 },
    { x: -26.706990697968006, y: -100.27342191514056 },
    { x: -27.874777375328915, y: -99.72400473708082 },
    { x: -29.039165931008753, y: -99.16617351424992 },
    { x: -30.19900395852439, y: -98.60035670546851 },
    { x: -31.35505972886458, y: -98.02634746854734 },
    { x: -32.50712639984004, y: -97.44377644243409 },
    { x: -33.65517442256659, y: -96.85293172874954 },
    { x: -34.79825823275037, y: -96.2538133274937 },
    { x: -35.93698358251713, y: -95.6462143964773 },
    { x: -37.07092201304622, y: -95.02976557464804 },
    { x: -38.2003099154111, y: -94.40431173036397 },
    { x: -39.32436424418091, y: -93.76961647255159 },
    { x: -40.442907706050576, y: -93.12516269573773 },
    { x: -41.55517203003131, y: -92.47059581331219 },
    { x: -42.66121631389148, y: -91.80446054272893 },
    { x: -43.75891303796992, y: -91.1253754736524 },
    { x: -44.84495272723809, y: -90.42826558522414 },
    { x: -44.20037336766645, y: -89.32283444071076 },
    { x: -43.63173464044556, y: -88.16442214685696 },
    { x: -43.09577697913125, y: -86.98995742167067 },
    { x: -42.623925622052326, y: -85.78901689625624 },
    { x: -42.222858617034184, y: -84.5621029016448 },
    { x: -41.86475568961836, y: -83.32207658967711 },
    { x: -41.53679262406938, y: -82.07310435302294 },
    { x: -41.23205498148837, y: -80.81821495231111 },
    { x: -40.94704121909961, y: -79.56006778711807 },
    { x: -40.67977156166285, y: -78.2975769359501 },
    { x: -40.63643812300824, y: -78.21666470383555 },
    { x: -40.877483145732434, y: -79.48482155354563 },
    { x: -41.16367886348851, y: -80.74305736539121 },
    { x: -41.48989854487069, y: -81.99182275985609 },
    { x: -41.85466474566981, y: -83.23014262376223 },
    { x: -42.257859270349144, y: -84.45650257679522 },
    { x: -42.69960031444542, y: -85.66887113316749 },
    { x: -43.18109938221015, y: -86.86641353690084 },
    { x: -43.70368617343157, y: -88.04651471174508 },
    { x: -44.269015425623955, y: -89.20743866075445 },
    { x: -44.87813612417579, y: -90.3451297995748 },
    { x: -45.53310191653781, y: -91.45695827751383 },
    { x: -46.23596645016074, y: -92.53959984510094 },
    { x: -46.98802987594865, y: -93.58845965084564 },
    { x: -47.79139016467854, y: -94.59974066313039 },
    { x: -48.64595866969787, y: -95.56651366861425 },
    { x: -49.552946895258124, y: -96.48455317685901 },
    { x: -50.518190745985514, y: -97.340842904382 },
    { x: -51.54300514722615, y: -98.12535100500304 },
    { x: -52.62043133675493, y: -98.83566924466119 },
    { x: -53.74373216897808, y: -99.47102196514662 },
    { x: -54.90606707720719, y: -100.03234734353218 },
    { x: -56.10112737466916, y: -100.5212188579006 },
    { x: -57.32214636688605, y: -100.93974186624996 },
    { x: -58.56410074354671, y: -101.2907161253566 },
    { x: -59.822366104276476, y: -101.57727381694392 },
    { x: -61.09290902638435, y: -101.80229595721978 },
    { x: -62.37335082469359, y: -101.96862662628685 },
    { x: -63.65909664771371, y: -102.07795011054351 },
    { x: -64.94872814900391, y: -102.13213537691439 },
    { x: -66.23999961336628, y: -102.13102729375753 },
    { x: -67.52939472358301, y: -102.07202555926479 },
    { x: -68.67057263073697, y: -101.79849892560225 },
    { x: -68.88967760695517, y: -100.52660414204298 },
    { x: -69.28037295362502, y: -99.29920259084254 },
    { x: -69.79034237130024, y: -98.11397468459252 },
    { x: -70.32774792793953, y: -96.93982022269014 },
    { x: -70.12198427293002, y: -97.32801868864651 },
    { x: -69.624307191075, y: -98.51868358958623 },
    { x: -69.20780089407116, y: -99.73979861567672 },
    { x: -68.87315978069678, y: -100.98616316330171 },
    { x: -68.62564355233647, y: -102.2523697866557 },
    { x: -68.47263943003603, y: -103.53360201761684 },
    { x: -68.42271659020855, y: -104.82297496617045 },
    { x: -68.48469537478275, y: -106.11237007638718 },
    { x: -68.66616984699368, y: -107.38979788850975 },
    { x: -68.97256222708896, y: -108.64298084116001 },
    { x: -69.4055863503512, y: -109.85847419203465 },
    { x: -69.96202138840444, y: -111.02235302946231 },
    { x: -70.6344653457608, y: -112.12358084520065 },
    { x: -71.41160099977813, y: -113.15341116953138 },
    { x: -72.28017567590028, y: -114.1075150909217 },
    { x: -73.22675940626598, y: -114.9848731728673 },
    { x: -74.23846887737139, y: -115.78731744618752 },
    { x: -75.30258329457565, y: -116.51747037435359 },
    { x: -76.40988340601362, y: -117.1803700421188 },
    { x: -77.55230236630327, y: -117.78127615086771 },
    { x: -78.72330987204016, y: -118.32501994316428 },
    { x: -79.92008400478474, y: -118.80730205635987 },
    { x: -81.1428907044947, y: -119.21889585136826 },
    { x: -82.3904150458239, y: -119.5487869816102 },
    { x: -83.65902251601779, y: -119.78460185183398 },
    { x: -84.94311360152363, y: -119.91299175360984 },
    { x: -86.2331735616345, y: -119.92075572292897 },
    { x: -87.51704303050899, y: -119.79677599211743 },
    { x: -88.77979982163458, y: -119.5333329151824 },
    { x: -90.00522159759477, y: -119.12836545745209 },
    { x: -91.17585974227934, y: -118.58664576372205 },
    { x: -92.2793037243314, y: -117.9184272968039 },
    { x: -93.3063195174437, y: -117.13759064504262 },
    { x: -94.25213497682064, y: -116.2592279010348 },
    { x: -95.1141941239804, y: -115.29925113891306 },
    { x: -95.89289586885944, y: -114.27028511944468 },
    { x: -96.587796978195, y: -113.18290834316723 },
    { x: -97.19521861590631, y: -112.04461883944218 },
    { x: -97.42921622975281, y: -111.58501549485717 },
    { x: -96.89813413432873, y: -112.76058830320034 },
    { x: -96.2479404867623, y: -113.87503185738959 },
    { x: -95.49606912872159, y: -114.9235075276399 },
    { x: -94.65070510112533, y: -115.89893096896839 },
    { x: -93.72016641487107, y: -116.79284381327759 },
    { x: -92.71228352426738, y: -117.59847197886853 },
    { x: -91.63621658341101, y: -118.3104892793672 },
    { x: -90.49697412817106, y: -118.91699490166883 },
    { x: -89.30178086073026, y: -119.40240180936678 },
    { x: -88.06102321387901, y: -119.75538539259787 },
    { x: -86.78851529097297, y: -119.96690369280203 },
    { x: -85.49999187283963, y: -120.02939219562839 },
    { x: -84.21330048552565, y: -119.93230194942355 },
    { x: -83.40606929296776, y: -120.212587890343 },
    { x: -83.52190091896578, y: -121.49779444622676 },
    { x: -83.70525174532234, y: -122.77527396889663 },
    { x: -83.94520345933176, y: -124.0438962135326 },
    { x: -84.23680662289335, y: -125.30104610388446 },
    { x: -84.57763822750412, y: -126.54605140283702 },
    { x: -84.96608785897605, y: -127.77721304954979 },
    { x: -85.40076671975255, y: -128.992477396572 },
    { x: -85.88086221551858, y: -130.19053690577857 },
    { x: -86.4057242708221, y: -131.37009881348646 },
    { x: -86.97431867471673, y: -132.5288878556136 },
    { x: -87.58583283288739, y: -133.66553000904545 },
    { x: -88.23983828651346, y: -134.77914250086704 },
    { x: -88.93448823033347, y: -135.86681476598633 },
    { x: -89.6691621377796, y: -136.9278967289513 },
    { x: -90.44272237681075, y: -137.9610956260789 },
    { x: -91.25409041315429, y: -138.96522950200185 },
    { x: -92.10134556933828, y: -139.93876550835316 },
    { x: -92.98323201778493, y: -140.88109050578595 },
    { x: -93.89815411874837, y: -141.79139189998526 },
    { x: -94.84492991686128, y: -142.6691932151936 },
    { x: -95.82100343364179, y: -143.51362275932757 },
    { x: -96.8251779392805, y: -144.32440720520847 },
    { x: -97.8555179818634, y: -145.10162781226782 },
    { x: -98.91047963219191, y: -145.84512944886367 },
    { x: -99.98868886715154, y: -146.55529625049036 },
    { x: -101.08789258432333, y: -147.23204326410593 },
    { x: -102.20654685450866, y: -147.87577309325727 },
    { x: -103.34325549292993, y: -148.4870508603545 },
    { x: -104.49712464584057, y: -149.06673717664935 },
    { x: -105.66574607917964, y: -149.61474339548937 },
    { x: -106.84821116475854, y: -150.13222931057868 },
    { x: -108.04746740377452, y: -150.6095176623473 },
    { x: -109.26598951527792, y: -151.03610382246814 },
    { x: -110.5015908818392, y: -151.40882236672306 },
    { x: -111.75270541259665, y: -151.725730455977 },
    { x: -113.01694703515246, y: -151.9843792264533 },
    { x: -114.29213651929814, y: -152.18315826396403 },
    { x: -115.57585824375171, y: -152.3207637239945 },
    { x: -116.86416743247472, y: -152.39621679975622 },
    { x: -118.15475188527982, y: -152.40926632573363 },
    { x: -119.44444987155944, y: -152.36012653133702 },
    { x: -120.73087531891576, y: -152.24935515175537 },
    { x: -122.01005390242618, y: -152.07835945259788 },
    { x: -123.28000584685039, y: -151.84883110748407 },
    { x: -124.53831553090643, y: -151.56259845362277 },
    { x: -125.78356460815351, y: -151.22195152953816 },
    { x: -127.0131010662362, y: -150.82928010123857 },
    { x: -128.2255878181452, y: -150.38735068300562 },
    { x: -129.42010146124977, y: -149.89866015555282 },
    { x: -130.59551175072994, y: -149.36587530567766 },
    { x: -131.7516266188385, y: -148.79117905719923 },
    { x: -132.88724194854498, y: -148.17761863879886 },
    { x: -134.00200315323917, y: -147.52737697429563 },
    { x: -135.09596933068948, y: -146.8425631152981 },
    { x: -136.1693325486431, y: -146.12511990094129 },
    { x: -137.2212432766797, y: -145.3774961950019 },
    { x: -138.25225555637778, y: -144.60098845477344 },
    { x: -139.26239893662145, y: -143.79748042162265 },
    { x: -140.2518507107159, y: -142.96805432343268 },
    { x: -141.22020458150357, y: -142.11464930572808 },
    { x: -142.16759351896326, y: -141.23800778422392 },
    { x: -143.09391410200035, y: -140.339223067635 },
    { x: -143.99893732676244, y: -139.41910036305535 },
    { x: -144.8825967082601, y: -138.47773570435848 },
    { x: -145.7432448962001, y: -137.5161226727751 },
    { x: -146.57972948409935, y: -136.53326768707456 },
    { x: -147.3888148691397, y: -135.52764528611087 },
    { x: -147.71318035803938, y: -134.6398859969328 },
    { x: -146.48861549972054, y: -134.23171248526862 },
    { x: -145.2709133697532, y: -133.8041475183592 },
    { x: -144.05961596043258, y: -133.35870178290847 },
    { x: -142.8551812794635, y: -132.89495420731677 },
    { x: -141.65814120676126, y: -132.41129807100668 },
    { x: -140.47042380701882, y: -131.90590873037988 },
    { x: -139.29387588549758, y: -131.37546932318676 },
    { x: -138.13120116510038, y: -130.81587255452592 },
    { x: -136.9857312825188, y: -130.21967210558316 },
    { x: -135.86537795149292, y: -129.57896364983952 },
    { x: -134.76655836981553, y: -128.9013929610774 },
    { x: -133.686265938521, y: -128.19507859522608 },
    { x: -132.62130199089646, y: -127.4645119826814 },
    { x: -131.57102383871097, y: -126.71435445992331 },
    { x: -130.53376197000816, y: -125.94670399772878 },
    { x: -129.50840830163116, y: -125.16300849142279 },
    { x: -128.4946747319592, y: -124.36377027203645 },
    { x: -127.49431203238015, y: -123.54752666980269 },
    { x: -128.23529462659937, y: -124.20313515039571 },
    { x: -129.23487428074756, y: -125.01970379035546 },
    { x: -130.2569775718644, y: -125.80782424206788 },
    { x: -131.2990780703522, y: -126.57021500287783 },
    { x: -132.35847205330822, y: -127.3075113737952 },
    { x: -133.43450944528038, y: -128.02037820471415 },
    { x: -134.52622990753278, y: -128.70872684898208 },
    { x: -135.63358172951806, y: -129.37265334047265 },
    { x: -136.75516872645858, y: -130.01121950211302 },
    { x: -137.89107215778586, y: -130.62419633005075 },
    { x: -139.0406345608268, y: -131.2109115871707 },
    { x: -140.20358999562376, y: -131.7707299724629 },
    { x: -141.379982785503, y: -132.30310483157 },
    { x: -142.5684167456869, y: -132.80654394584073 },
    { x: -143.76884755284917, y: -133.28057453312817 },
    { x: -144.98093539482167, y: -133.72423256108584 },
    { x: -146.20453252718355, y: -134.13669804817764 },
    { x: -147.43810240795725, y: -134.51658958406802 },
    { x: -148.68141603329033, y: -134.86319799553658 },
    { x: -149.93378639162555, y: -135.17548907163692 },
    { x: -151.19474808803704, y: -135.45242121420156 },
    { x: -152.46284583997877, y: -135.69302300366303 },
    { x: -153.73737786145136, y: -135.89643382876943 },
    { x: -155.01742813704516, y: -136.06180415910055 },
    { x: -156.30184426027702, y: -136.18829554506763 },
    { x: -157.59010173845272, y: -136.27519142622927 },
    { x: -158.87991053304805, y: -136.32188974407026 },
    { x: -160.17074615136866, y: -136.32834248165375 },
    { x: -161.46099817922672, y: -136.29764857820848 },
    { x: -162.75044499999078, y: -136.23042117308125 },
    { x: -164.03677441347352, y: -136.12633153493553 },
    { x: -165.3197906583172, y: -135.98500291549794 },
    { x: -166.59791286921808, y: -135.806269102295 },
    { x: -167.87084186372374, y: -135.58984938092698 },
    { x: -169.13632823302578, y: -135.33589149581474 },
    { x: -170.39354460836705, y: -135.04439175334778 },
    { x: -171.6415343446221, y: -134.71543880017865 },
    { x: -172.8791524225289, y: -134.34922470405454 },
    { x: -174.10564534554072, y: -133.94587135412274 },
    { x: -175.31901117675417, y: -133.50599188972998 },
    { x: -176.51865155126453, y: -133.02978576584457 },
    { x: -177.70328109260984, y: -132.51771837739236 },
    { x: -178.872397469759, y: -131.96991900074164 },
    { x: -180.02384730777712, y: -131.38728887686003 },
    { x: -181.1572538583909, y: -130.7698132313054 },
    { x: -182.27115445183327, y: -130.11791313567738 },
    { x: -183.3647364937892, y: -129.43147778166028 },
    { x: -184.43566931601873, y: -128.71097995140104 },
    { x: -185.48236466599704, y: -127.9557326333424 },
    { x: -186.50249187548414, y: -127.16502665426395 },
    { x: -187.49208770038896, y: -126.3365202650942 },
    { x: -188.44381663021306, y: -125.46408945958613 },
    { x: -189.3801912210935, y: -124.57652223815526 },
    { x: -190.3061793791835, y: -123.67748266244027 },
    { x: -191.20574714120326, y: -122.75204115870763 },
    { x: -192.08214303760766, y: -121.80386917581707 },
    { x: -192.9356607104332, y: -120.83558179001884 },
    { x: -193.76687636292152, y: -119.84810979116465 },
    { x: -194.57573828452527, y: -118.84213280359079 },
    { x: -195.3622206199708, y: -117.81770253784453 },
    { x: -196.12484407824365, y: -116.77643679533489 },
    { x: -196.86338150229673, y: -115.71809918498843 },
    { x: -197.57726961652523, y: -114.64251241350006 },
    { x: -198.26491093437807, y: -113.550843661795 },
    { x: -198.92643657902877, y: -112.44178539174814 },
    { x: -199.55961745652675, y: -111.31730260415766 },
    { x: -200.1638625891883, y: -110.17661964081377 },
    { x: -200.73769822641495, y: -109.02051954714732 },
    { x: -201.2800587615707, y: -107.84903925926349 },
    { x: -201.78927468269924, y: -106.66306524368785 },
    { x: -202.26411971110696, y: -105.46264182374664 },
    { x: -202.70304068356901, y: -104.2488918570388 },
    { x: -203.10464880252874, y: -103.02211821962725 },
    { x: -203.4674259940613, y: -101.7834880924372 },
    { x: -203.79008318809414, y: -100.53382884422578 },
    { x: -204.07122050623911, y: -99.2739973926343 },
    { x: -204.3094214488607, y: -98.00554505408238 },
    { x: -204.5035964008546, y: -96.72943216730599 },
    { x: -204.65269453002708, y: -95.44743905257712 },
    { x: -204.75558005114235, y: -94.16071811637896 },
    { x: -204.81168045456937, y: -92.87122697228862 },
    { x: -204.82042877109285, y: -91.58033964342066 },
    { x: -204.78147595451838, y: -90.29036094274129 },
    { x: -204.69470011569874, y: -89.00248021283895 },
    { x: -204.56015850559695, y: -87.71875848838538 },
    { x: -204.37822048526542, y: -86.44080618356858 },
    { x: -204.14958414709287, y: -85.17069172028135 },
    { x: -203.87499375359974, y: -83.90956011778583 },
    { x: -203.55543365199034, y: -82.65884449696485 },
    { x: -203.19359463753062, y: -81.41999275314343 },
    { x: -202.794021697969, y: -80.1925321041746 },
    { x: -202.3565301527793, y: -78.97824287033045 },
    { x: -201.88070077716722, y: -77.77827007087302 },
    { x: -201.36650402224856, y: -76.59453438327424 },
    { x: -200.81353913128154, y: -75.42812172902785 },
    { x: -200.22231582251842, y: -74.2808641389532 },
    { x: -199.59281008749073, y: -73.15389185787029 },
    { x: -198.9256535335979, y: -72.0491034015879 },
    { x: -198.2212967813237, y: -70.9673335260842 },
    { x: -197.4805431909569, y: -69.9104733599469 },
    { x: -196.70436787567553, y: -68.87929117416479 },
    { x: -195.89337658760533, y: -67.87499847298935 },
    { x: -195.04928316202893, y: -66.89877721178792 },
    { x: -194.17271735954054, y: -65.95118881935998 },
    { x: -193.26535053890163, y: -65.03329705553614 },
    { x: -192.32832771937444, y: -64.14544173248447 },
    { x: -191.36317251529962, y: -63.288494542288404 },
    { x: -190.37106872884976, y: -62.46263277825303 },
    { x: -189.35382622918104, y: -61.66841786917783 },
    { x: -188.31238688697684, y: -60.905731619526065 },
    { x: -187.24844606946715, y: -60.17504681144468 },
    { x: -186.16335194449286, y: -59.476437317144125 },
    { x: -185.05788386387425, y: -58.80968151999302 },
    { x: -183.93397727952535, y: -58.175222653254124 },
    { x: -182.79224163718243, y: -57.572809551411865 },
    { x: -181.634291044644, y: -57.00288544772901 },
    { x: -180.4606499946043, y: -56.465465116647636 },
    { x: -179.27263341240948, y: -55.96093269366212 },
    { x: -178.07079903324853, y: -55.489731412035226 },
    { x: -176.85630295721506, y: -55.05301367825009 },
    { x: -175.6292042820775, y: -54.652271710957955 },
    { x: -174.39041532963495, y: -54.290637691882246 },
    { x: -173.13890927616208, y: -53.97452372889071 },
    { x: -172.33031514132125, y: -54.4299459063638 },
    { x: -171.9340867660881, y: -55.65790888636373 },
    { x: -171.4472688991704, y: -56.85316125157289 },
    { x: -170.87964222123279, y: -58.012024165910475 },
    { x: -170.2347673728193, y: -59.130065296749024 },
    { x: -169.514982409391, y: -60.20107937841006 },
    { x: -168.72175000071488, y: -61.21948167178296 },
    { x: -167.85603048552693, y: -62.17652570714951 },
    { x: -166.9053320730387, y: -63.048705347142 },
    { x: -165.88767958260195, y: -63.84206333857588 },
    { x: -164.82102026774746, y: -64.56837491179816 },
    { x: -163.7176132218006, y: -65.23709570974745 },
    { x: -162.58516331631225, y: -65.85570160012207 },
    { x: -161.42900412487742, y: -66.42928976544364 },
    { x: -160.25313952130293, y: -66.96133219960369 },
    { x: -159.05951603833435, y: -67.45295176020116 },
    { x: -157.84821862901376, y: -67.8984307381466 },
    { x: -159.04060475245714, y: -67.50058456150443 },
    { x: -160.24028575668325, y: -67.02461113508194 },
    { x: -161.41659359352047, y: -66.49307103195302 },
    { x: -162.56727146693933, y: -65.90859410280996 },
    { x: -163.68953070099502, y: -65.27092918213717 },
    { x: -164.7788133803023, y: -64.57914548008293 },
    { x: -165.83080167415991, y: -63.83120412363857 },
    { x: -166.83883230918448, y: -63.025642443037036 },
    { x: -167.79653750083466, y: -62.16037724194341 },
    { x: -168.69537023436035, y: -61.234551602716365 },
    { x: -169.52682781833792, y: -60.247707517651094 },
    { x: -170.28156911175492, y: -59.200701904388886 },
    { x: -170.949850370052, y: -58.09687378684245 },
    { x: -171.52324277401587, y: -56.940744144291806 },
    { x: -171.99446252369535, y: -55.73944903226718 },
    { x: -172.3588926059369, y: -54.50148375497125 },
    { x: -172.61467513464746, y: -53.2368653841421 },
    { x: -172.76306593740478, y: -51.95487226941325 },
    { x: -172.8080541135737, y: -50.66527031700723 },
    { x: -172.75557529526435, y: -49.375771785695854 },
    { x: -172.61291697603855, y: -48.09327633993588 },
    { x: -172.38801672490993, y: -46.82229018456526 },
    { x: -172.08878625561857, y: -45.566994486695904 },
    { x: -171.7228861163889, y: -44.32954631487318 },
    { x: -171.29714948668834, y: -43.11100942892767 },
    { x: -170.81817315491074, y: -41.91266920532137 },
    { x: -170.29147537517733, y: -40.734171057444065 },
    { x: -169.72279232463018, y: -39.57586957190596 },
    { x: -169.11133357061735, y: -38.43905012516901 },
    { x: -168.45520059733008, y: -37.32764271882959 },
    { x: -167.752066430139, y: -36.245163670105484 },
    { x: -167.00051641621374, y: -35.19628170269765 },
    { x: -166.19836393812483, y: -34.18508933706544 },
    { x: -165.3446966740731, y: -33.216861049035565 },
    { x: -164.43926715215352, y: -32.297048607739804 },
    { x: -163.4820532107029, y: -31.431221977846697 },
    { x: -162.47439563034112, y: -30.624965898466854 },
    { x: -161.4180636505086, y: -29.883392326563968 },
    { x: -160.31620792098138, y: -29.211332504701986 },
    { x: -159.17268087753484, y: -28.612598238940535 },
    { x: -157.9924984432591, y: -28.0905581020765 },
    { x: -156.78038843962347, y: -27.646822508297863 },
    { x: -155.5424157751065, y: -27.282248375245928 },
    { x: -154.28376627888233, y: -26.99652543963678 },
    { x: -153.01000252839847, y: -26.788501294987277 },
    { x: -151.72589666845053, y: -26.65619616605714 },
    { x: -150.4367748854125, y: -26.597127946574986 },
    { x: -149.14619781982842, y: -26.608696334732695 },
    { x: -147.85779998445287, y: -26.688241930953787 },
    { x: -146.57562957641892, y: -26.833415598945688 },
    { x: -145.30210221700852, y: -27.042621698962524 },
    { x: -144.04060125346072, y: -27.315490869951994 },
    { x: -142.79524136789794, y: -27.65446089485921 },
    { x: -141.76198337300195, y: -27.99168753559962 },
    { x: -142.96038269437665, y: -27.513394521768763 },
    { x: -144.19889462602995, y: -27.15139114164077 },
    { x: -145.4607354017459, y: -26.88033922702856 },
    { x: -146.73719548791144, y: -26.690576292804256 },
    { x: -148.0226605965318, y: -26.575690231100097 },
    { x: -149.3127205566427, y: -26.53113051375188 },
    { x: -150.60351185163708, y: -26.552627326995136 },
    { x: -151.89133348377106, y: -26.63650183474906 },
    { x: -153.17376244454158, y: -26.779917344132066 },
    { x: -154.44709773620477, y: -26.990054234000667 },
    { x: -155.70586542796565, y: -27.27379739436954 },
    { x: -156.94457681458724, y: -27.63677588767558 },
    { x: -158.15489172350877, y: -28.084382385282215 },
    { x: -159.3278790044859, y: -28.622748280657454 },
    { x: -160.4507661523305, y: -29.258167486132308 },
    { x: -161.50644436310046, y: -29.999874028014016 },
    { x: -162.45878643227135, y: -30.86920220068283 },
    { x: -162.75455229489225, y: -29.776898147967827 },
    { x: -162.96349245495145, y: -28.503208269694444 },
    { x: -163.14034622039821, y: -27.22470192329921 },
    { x: -163.28794659050365, y: -25.942280349749698 },
    { x: -163.40739795481412, y: -24.657036857760698 },
    { x: -163.4990364318872, y: -23.369296485058218 },
    { x: -163.56271797091244, y: -22.080196863683312 },
    { x: -163.59804735556392, y: -20.789752768078074 },
    { x: -163.60440775288436, y: -19.49908705584146 },
    { x: -163.58099764939024, y: -18.208317922510204 },
    { x: -163.52692319133504, y: -16.918952361177652 },
    { x: -163.4408177428253, y: -15.630827852980794 },
    { x: -163.3218280798302, y: -14.345717330970615 },
    { x: -163.1683142392776, y: -13.063945832873134 },
    { x: -162.97901669997918, y: -11.787241968413069 },
    { x: -162.75243216245212, y: -10.516713820747286 },
    { x: -162.48693543806633, y: -9.253469473032652 },
    { x: -162.18076098099195, y: -7.999606896046176 },
    { x: -161.83254215533537, y: -6.756766052860022 },
    { x: -161.4403619772353, y: -5.527177884230017 },
    { x: -161.00272453442997, y: -4.312822165396437 },
    { x: -160.51825580380486, y: -3.1165799125671385 },
    { x: -159.98538600088767, y: -1.9408741342451423 },
    { x: -159.4031991102688, y: -0.7890734032273293 },
    { x: -158.77073479321226, y: 0.3360890086993575 },
    { x: -158.0876089142237, y: 1.4311558820854873 },
    { x: -157.35357769500854, y: 2.4929802607655525 },
    { x: -156.5760357438337, y: 3.523172558927536 },
    { x: -155.76562804622614, y: 4.5276130045238885 },
    { x: -154.92229550441743, y: 5.504883251113817 },
    { x: -154.046732517186, y: 6.453047846783325 },
    { x: -153.13913115227894, y: 7.370895287280902 },
    { x: -152.20034094011652, y: 8.256549218460918 },
    { x: -151.23068691842482, y: 9.108931106050685 },
    { x: -150.23182382471802, y: 9.926090723694116 },
    { x: -149.20385508009082, y: 10.707082507097347 },
    { x: -148.148841719215, y: 11.450163072093577 },
    { x: -147.0670718437113, y: 12.154770989883318 },
    { x: -145.96062864991464, y: 12.819207199626044 },
    { x: -144.83038382990844, y: 13.44254091146998 },
    { x: -143.67795518510172, y: 14.023752688910813 },
    { x: -142.50478322359845, y: 14.561719674349575 },
    { x: -141.31196125411336, y: 15.055407656839863 },
    { x: -140.10155769853927, y: 15.503206222193688 },
    { x: -138.8743334406439, y: 15.903578828433528 },
    { x: -137.63224609400442, y: 16.253969497077538 },
    { x: -136.37612302737796, y: 16.55081758758165 },
    { x: -135.1072791661106, y: 16.786543811152875 },
    { x: -133.82652710451742, y: 16.94727496666722 },
    { x: -132.54189675187524, y: 17.071129114720968 },
    { x: -131.25334378485772, y: 17.149064296754077 },
    { x: -129.96335769695733, y: 17.19001905023195 },
    { x: -128.67275108248907, y: 17.196977812457085 },
    { x: -127.3819302386105, y: 17.171536223175377 },
    { x: -126.09268287281468, y: 17.114181838975846 },
    { x: -124.80451404129154, y: 17.025313569794967 },
    { x: -123.51956603814438, y: 16.904842768980192 },
    { x: -122.23816390109918, y: 16.752518271015955 },
    { x: -120.96089860783964, y: 16.56807413594462 },
    { x: -119.68841284659672, y: 16.350742092777416 },
    { x: -118.42245000153723, y: 16.100344848209247 },
    { x: -117.16374879476577, y: 15.816188003461807 },
    { x: -115.9127746212082, y: 15.497325994241237 },
    { x: -114.67113050783146, y: 15.143389459495245 },
    { x: -113.44041209438144, y: 14.753816970424355 },
    { x: -112.22191953176223, y: 14.328002774902805 },
    { x: -111.01696035809888, y: 13.86537066968903 },
    { x: -109.826915983727, y: 13.365462647078187 },
    { x: -108.65346330782398, y: 12.82767295494452 },
    { x: -107.49836787621975, y: 12.252045916614309 },
    { x: -106.36280425706059, y: 11.63812352438271 },
    { x: -105.24901816554441, y: 10.986068297112732 },
    { x: -104.15821371870172, y: 10.295791588151827 },
    { x: -103.09241501509901, y: 9.567899149625747 },
    { x: -102.05302562673502, y: 8.802376207092404 },
    { x: -101.04172984000817, y: 8.000227422614023 },
    { x: -100.05999771190659, y: 7.162221067179367 },
    { x: -99.1092254272079, y: 6.289376577292755 },
    { x: -98.19073529847935, y: 5.382713389458507 },
    { x: -97.30259926102795, y: 4.445866016431153 },
    { x: -96.43430529930554, y: 3.4907574329786004 },
    { x: -95.58554315002822, y: 2.5180968123212457 },
    { x: -94.7578198062893, y: 1.5279728011116385 },
    { x: -93.95185921575128, y: 0.5193659628454596 },
    { x: -93.16980367251746, y: -0.5073838903091847 },
    { x: -92.41280558307096, y: -1.5529859315726904 },
    { x: -91.68269697823115, y: -2.6172628676399587 },
    { x: -90.98120646772273, y: -3.700894322847202 },
    { x: -90.31047634564898, y: -4.803570033910498 },
    { x: -89.6723238683872, y: -5.9257627829767765 },
    { x: -89.06930501441917, y: -7.0668372690361 },
    { x: -88.50388711557426, y: -8.227000334277749 },
    { x: -87.97838975926078, y: -9.406089459838718 },
    { x: -87.49618151827566, y: -10.603247728077696 },
    { x: -87.0600399877321, y: -11.818179650152848 },
    { x: -86.67365877815298, y: -13.049658947370574 },
    { x: -86.34086447004005, y: -14.296769604321195 },
    { x: -86.06611894490494, y: -15.557723913511634 },
    { x: -85.85453415971138, y: -16.83107397961691 },
    { x: -85.712995004474, y: -18.113835365334523 },
    { x: -85.65055821219497, y: -19.40300885891989 },
    { x: -85.68387457911149, y: -20.692861976841463 },
    { x: -85.74731603345275, y: -21.97566768588535 },
    { x: -85.79160981084333, y: -23.26506279610209 },
    { x: -85.94740630269906, y: -24.546110346537084 },
    { x: -86.17174143141769, y: -25.817259020770713 },
    { x: -86.44596985107957, y: -27.078449721034616 },
    { x: -86.75929144451581, y: -28.3307166582752 },
    { x: -87.10468835173286, y: -29.57434054689221 },
    { x: -87.47713726241962, y: -30.810296500063686 },
    { x: -87.87284114495851, y: -32.038820908863094 },
    { x: -88.28903717867844, y: -33.26081501425802 },
    { x: -88.72336145284474, y: -34.4762344929222 },
    { x: -89.17402625996432, y: -35.68598058582321 },
    { x: -89.64615833144299, y: -36.8871575023111 },
    { x: -90.16601185087748, y: -38.068403696417434 },
    { x: -90.73903858739956, y: -39.225035669999194 },
    { x: -91.36862188824824, y: -40.35164597725086 },
    { x: -92.05827807064131, y: -41.44267942794599 },
    { x: -92.81106544409171, y: -42.49086699657552 },
    { x: -93.6298797992494, y: -43.48857029657811 },
    { x: -94.51647929472327, y: -44.42617116615214 },
    { x: -95.47213453253322, y: -45.29354911246486 },
    { x: -96.49615111390091, y: -46.07848567190655 },
    { x: -97.58711807960663, y: -46.76778726768941 },
    { x: -98.74080255199112, y: -47.344714456923676 },
    { x: -99.95356263107881, y: -47.78527354565263 },
    { x: -100.3145318002604, y: -47.90098697611391 },
    { x: -99.0801050018454, y: -47.52875968205854 },
    { x: -97.91242174557912, y: -46.981159760376066 },
    { x: -96.81555977747888, y: -46.302554860667506 },
    { x: -95.7904203385122, y: -45.519080970992896 },
    { x: -94.83588795830123, y: -44.65102340034395 },
    { x: -93.94911116952225, y: -43.71361459851712 },
    { x: -93.12658842939958, y: -42.719841300110886 },
    { x: -92.36416811970547, y: -41.67952850911617 },
    { x: -91.65697467454969, y: -40.60010776990503 },
    { x: -91.00124061119891, y: -39.488449198050056 },
    { x: -90.39339051466695, y: -38.35030005152486 },
    { x: -89.82927276672609, y: -37.18929484308399 },
    { x: -89.29723033256604, y: -36.013899328045916 },
    { x: -88.788900877963, y: -34.82731956034452 },
    { x: -88.30663353920951, y: -33.62976238216907 },
    { x: -87.85330933251343, y: -32.421611929013956 },
    { x: -87.4313364919357, y: -31.20184876437485 },
    { x: -87.04454159797803, y: -29.97029559494667 },
    { x: -86.6973274343837, y: -28.727233135129136 },
    { x: -86.39510144695825, y: -27.4722477005437 },
    { x: -86.14513266121074, y: -26.20585639666356 },
    { x: -85.95760066774227, y: -24.92910820887722 },
    { x: -85.84800385630689, y: -23.642815731499713 },
    { x: -85.84770836746507, y: -22.352061372610553 },
    { x: -85.20934904801398, y: -21.47977831152342 },
    { x: -83.98593659617826, y: -21.074500590509174 },
    { x: -82.71153754468449, y: -20.877734570733455 },
    { x: -81.42159578011037, y: -20.872164606064928 },
    { x: -80.14254277935773, y: -21.039426064983754 },
    { x: -78.89253633175714, y: -21.358598337488246 },
    { x: -77.68283456218244, y: -21.807431113788486 },
    { x: -76.51925860081762, y: -22.36518107718788 },
    { x: -75.40333021519818, y: -23.013838182776794 },
    { x: -74.3348425631348, y: -23.737844943032783 },
    { x: -73.31165335052422, y: -24.52473172883056 },
    { x: -72.33107362890578, y: -25.36425985180065 },
    { x: -71.39031102872417, y: -26.24905686533935 },
    { x: -70.49740284647717, y: -27.181117319129033 },
    { x: -69.6632969437547, y: -28.166085050048675 },
    { x: -68.90186652168073, y: -29.207993480789288 },
    { x: -68.2297180531662, y: -30.30987137197964 },
    { x: -67.66803808817043, y: -31.47100955039933 },
    { x: -67.23990430524051, y: -32.6885565487247 },
    { x: -66.97061054923721, y: -33.94968815122023 },
    { x: -66.88118085125684, y: -35.23634998965002 },
    { x: -66.98535544244461, y: -36.52193329380713 },
    { x: -67.28535048911422, y: -37.77607658519335 },
    { x: -67.77516756777652, y: -38.968521806405114 },
    { x: -68.456505739272, y: -40.0631306720864 },
    { x: -69.6741709331341, y: -39.84572475670874 },
    { x: -70.92584689269103, y: -39.53125075678937 },
    { x: -72.17905939422548, y: -39.22144548057094 },
    { x: -73.43318791116961, y: -38.91948543310314 },
    { x: -74.69276819724551, y: -38.635299039471526 },
    { x: -75.95589434942342, y: -38.370925172684714 },
    { x: -77.22111847237832, y: -38.11482499346919 },
    { x: -78.48761319735311, y: -37.86365947791226 },
    { x: -79.43707794392668, y: -37.670232482049244 },
    { x: -78.16343238897957, y: -37.878182754488286 },
    { x: -76.89418961777575, y: -38.111825781724605 },
    { x: -75.62862568265274, y: -38.36640419340469 },
    { x: -74.36727246352584, y: -38.63995298873037 },
    { x: -73.10981969711109, y: -38.93194028778635 },
    { x: -71.85685836109221, y: -39.242144473941245 },
    { x: -70.60862484654263, y: -39.57058032163717 },
    { x: -69.36531122120954, y: -39.917558094158025 },
    { x: -68.12771530496589, y: -40.28341760367192 },
    { x: -66.89598484223262, y: -40.66889757228345 },
    { x: -65.67076990846172, y: -41.07461852656044 },
    { x: -64.4527944513157, y: -41.50123054195493 },
    { x: -63.24266422292031, y: -41.949959897160525 },
    { x: -62.04122136647478, y: -42.42163396093435 },
    { x: -60.849367122946674, y: -42.91764153083302 },
    { x: -59.668756229850274, y: -43.439135013339666 },
    { x: -58.50020128150061, y: -43.98776914596856 },
    { x: -57.34568205313794, y: -44.564784981855375 },
    { x: -56.20698625225536, y: -45.17223616845086 },
    { x: -55.0858277141355, y: -45.81205815766901 },
    { x: -53.985190876080836, y: -46.48608298032917 },
    { x: -52.90772036322579, y: -47.196940487123655 },
    { x: -51.85712456053533, y: -47.946566129966456 },
    { x: -50.83708230409026, y: -48.73763408287615 },
    { x: -49.85288284415938, y: -49.572478707703205 },
    { x: -48.90951994216963, y: -50.453508238508554 },
    { x: -48.013553450409695, y: -51.38236263836436 },
    { x: -47.167450700708855, y: -52.357180327567086 },
    { x: -46.372748235044625, y: -53.373986981194086 },
    { x: -45.63014045219533, y: -54.42978338750079 },
    { x: -44.94029220205508, y: -55.52080206375383 },
    { x: -44.30339555237107, y: -56.64314255724102 },
    { x: -43.7187413299229, y: -57.794101145059614 },
    { x: -43.18562036149017, y: -58.96957053230814 },
    { x: -42.70302798501067, y: -60.167024289388955 },
    { x: -42.26970837290659, y: -61.38282790354751 },
    { x: -41.88408065987416, y: -62.61482430623844 },
    { x: -41.54472649947256, y: -63.86026545123271 },
    { x: -41.25030141747147, y: -65.11709769107959 },
    { x: -40.999091578588256, y: -66.38326737832837 },
    { x: -40.7899445763398, y: -67.65720842211731 },
    { x: -40.621530710937826, y: -68.93671943057477 },
    { x: -40.492786222551764, y: -70.22125374934338 },
    { x: -40.40304626128748, y: -71.50818152773083 },
    { x: -40.35183804499805, y: -72.79802725843135 },
    { x: -40.33944228808321, y: -74.08875945565738 },
    { x: -40.36711481812075, y: -75.37885635187347 },
    { x: -40.438918606685846, y: -76.66771958217491 },
    { x: -40.31434051096961, y: -77.83767071530222 },
    { x: -39.24348894817158, y: -78.557932154488 },
    { x: -38.15905967309139, y: -79.2582554840712 },
    { x: -37.06510088286213, y: -79.94296222836356 },
    { x: -35.962750209524856, y: -80.61405432426854 },
    { x: -34.85239178857393, y: -81.2729944415532 },
    { x: -33.73542919200808, y: -81.92002635851205 },
    { x: -32.611965840921926, y: -82.55585924836546 },
    { x: -31.482179028620568, y: -83.18092895715516 },
    { x: -30.347014319397882, y: -83.79516161267068 },
    { x: -29.20577731447555, y: -84.3992959370166 },
    { x: -28.059842036968096, y: -84.9928886969302 },
    { x: -26.90846976477094, y: -85.57640528733731 },
    { x: -25.751941212283818, y: -86.14995651655364 },
    { x: -24.590463221696016, y: -86.71363841845282 },
    { x: -23.424464251828194, y: -87.26737712082435 },
    { x: -22.25354539274387, y: -87.81123910865766 },
    { x: -21.07875562983155, y: -88.34498060365821 },
    { x: -19.898720939976723, y: -88.86931077904646 },
    { x: -18.714401661915332, y: -89.38369775490705 },
    { x: -17.52672858549915, y: -89.88779433185086 },
    { x: -16.33429813872948, y: -90.3823466192035 },
    { x: -15.137789945942536, y: -90.86695570702851 },
    { x: -13.937159683812036, y: -91.34155511033647 },
    { x: -12.733279044421389, y: -91.80598969748542 },
    { x: -11.525039944613725, y: -92.26059928064346 },
    { x: -10.313122008725255, y: -92.7049332393268 },
    { x: -9.097347943450883, y: -93.13924273905103 },
    { x: -7.878175756495446, y: -93.56332093762681 },
    { x: -6.6551031168278305, y: -93.97709396284372 },
    { x: -5.429267656489089, y: -94.38030326196514 },
    { x: -4.199177156827972, y: -94.77342161713801 },
    { x: -2.9663533853799104, y: -95.15588021234181 },
    { x: -1.7304713044188917, y: -95.52757562648188 },
    { x: -0.49105813179798424, y: -95.88875902507378 },
    { x: 0.7510439892835915, y: -96.23914230649676 },
    { x: 1.9965885553725065, y: -96.5788584407296 },
    { x: 3.2445265810802577, y: -96.9074198711833 },
    { x: 4.495522916300968, y: -97.22505560171027 },
    { x: 5.749296846634894, y: -97.53164743677378 },
    { x: 7.006173409808055, y: -97.82719537637382 },
    { x: 8.264941101568937, y: -98.11135222112127 },
    { x: 9.526530711769313, y: -98.38421400488969 },
    { x: 10.790129646094144, y: -98.64549262605831 },
    { x: 12.056550498858465, y: -98.89537276515327 },
    { x: 13.324596540252864, y: -99.13353677166961 },
    { x: 14.59524288345538, y: -99.36009545392301 },
    { x: 15.867706483035162, y: -99.57483458250314 },
    { x: 17.142238504507766, y: -99.77772460852582 },
    { x: 18.41920830892548, y: -99.96873598310687 },
    { x: 19.697345294268427, y: -100.1475953790676 },
    { x: 20.97758025038838, y: -100.31436928139739 },
    { x: 22.258967612991484, y: -100.46885823512802 },
    { x: 23.54202448755093, y: -100.61106962748059 },
    { x: 24.826071249730514, y: -100.74082616514993 },
    { x: 26.11131474171951, y: -100.85810568647291 },
    { x: 27.397533346886558, y: -100.96281954479701 },
    { x: 28.685185072936488, y: -101.05492341679594 },
    { x: 29.973575521090996, y: -101.13429910693299 },
    { x: 31.262675142465902, y: -101.20088751743975 },
    { x: 32.55260213259793, y: -101.2546295505479 },
    { x: 33.84273596491926, y: -101.29542178516276 },
    { x: 35.13319483496658, y: -101.32323467240016 },
    { x: 36.42380144943483, y: -101.33798695282862 },
    { x: 37.71485129716582, y: -101.33964169034287 },
    { x: 39.005369264981525, y: -101.32813239995353 },
    { x: 40.29653730824925, y: -101.30339998389222 },
    { x: 41.58681888499148, y: -101.26538534439058 },
    { x: 42.87680497289188, y: -101.21398506035395 },
    { x: 44.166584218603, y: -101.14921390622445 },
    { x: 45.45459053126313, y: -101.07112359254938 },
    { x: 46.74221270842887, y: -100.97958853657097 },
    { x: 48.028771125764024, y: -100.87463089995235 },
    { x: 49.314147587731846, y: -100.7562137465883 },
    { x: 50.59769201888032, y: -100.62424104260522 },
    { x: 51.8803499835033, y: -100.47872017522415 },
    { x: 53.16117591730691, y: -100.3197250166556 },
    { x: 54.44079034685902, y: -100.14715953302589 },
    { x: 55.718631843360136, y: -99.96107543488237 },
    { x: 56.99375484251641, y: -99.76148010944611 },
    { x: 58.267075359737504, y: -99.54829229728561 },
    { x: 59.53782512403466, y: -99.3216671300428 },
    { x: 60.80612233094461, y: -99.0816046077177 },
    { x: 62.071376002783694, y: -98.82820076418388 },
    { x: 63.33426576388813, y: -98.56118965948373 },
    { x: 64.59440747876353, y: -98.28082245913278 },
    { x: 65.8510919741895, y: -97.98551091060621 },
    { x: 67.10381691913493, y: -97.67431683683115 },
    { x: 68.35249366694725, y: -97.34678223010282 },
    { x: 69.59661988659538, y: -97.00305483484212 },
    { x: 70.83628422473184, y: -96.64255844780747 },
    { x: 72.07062976371533, y: -96.26552946007233 },
    { x: 73.30007018792443, y: -95.87162067224756 },
    { x: 74.52377812860199, y: -95.46064001658596 },
    { x: 75.74178313463219, y: -95.03249884643499 },
    { x: 76.9529327995319, y: -94.58739661676287 },
    { x: 78.15814313871078, y: -94.12477928599118 },
    { x: 79.35623219680151, y: -93.64483892186712 },
    { x: 80.5470817782674, y: -93.1473391333172 },
    { x: 81.73107601860276, y: -92.63196226983648 },
    { x: 82.9063828869883, y: -92.09933624521382 },
    { x: 84.07371155664437, y: -91.54895134119708 },
    { x: 85.23276653872914, y: -90.9807336855758 },
    { x: 86.38304550221152, y: -90.39476453778147 },
    { x: 87.5238392738711, y: -89.79122857834025 },
    { x: 88.65482281598187, y: -89.17016274335738 },
    { x: 89.77611432408058, y: -88.53135280342251 },
    { x: 90.88765470039881, y: -87.87466578855681 },
    { x: 91.98838018510601, y: -87.20062619145456 },
    { x: 93.07784754493943, y: -86.5094039181998 },
    { x: 94.156529562046, y: -85.80058528441394 },
    { x: 95.22345112324767, y: -85.07463568502291 },
    { x: 96.27875997296533, y: -84.33148124781624 },
    { x: 97.32198332905212, y: -83.57136575108841 },
    { x: 98.35288480043448, y: -82.79442216481827 },
    { x: 99.37075521389208, y: -82.0011823689211 },
    { x: 100.37574231384582, y: -81.19149861897603 },
    { x: 101.36775745364315, y: -80.36544478719347 },
    { x: 102.34623920448459, y: -79.52346410683616 },
    { x: 103.31092162641251, y: -78.66574864565133 },
    { x: 104.2618933660794, y: -77.79229101641793 },
    { x: 105.19817931030727, y: -76.9041180428613 },
    { x: 106.12016359459051, y: -76.00094162336066 },
    { x: 107.02790531669743, y: -75.08278391957916 },
    { x: 107.92037026568165, y: -74.15076040189471 },
    { x: 108.79811987034269, y: -73.20448693481292 },
    { x: 109.66085864183864, y: -72.24429594328087 },
    { x: 110.50885252012722, y: -71.27006184454076 },
    { x: 111.34124458756708, y: -70.28295181951783 },
    { x: 112.15800529527404, y: -69.28312099985406 },
    { x: 112.95889825217462, y: -68.27102739325426 },
    { x: 113.74430759376325, y: -67.24652325529753 },
    { x: 114.51381963566132, y: -66.21019956366754 },
    { x: 115.26761167117394, y: -65.16214496501684 },
    { x: 116.00527001592256, y: -64.10306863256581 },
    { x: 116.72714925651736, y: -63.03273417524099 },
    { x: 117.43304255076907, y: -61.9516439240735 },
    { x: 118.12283170314096, y: -60.86024111232609 },
    { x: 118.7965462625172, y: -59.758717807745924 },
    { x: 119.45380209340341, y: -58.64788660464808 },
    { x: 120.09507197794653, y: -57.527392916422336 },
    { x: 120.71985358511543, y: -56.39816753292046 },
    { x: 121.32876744147799, y: -55.25947173203789 },
    { x: 121.92104527604542, y: -54.11281250686795 },
    { x: 122.49695302877537, y: -52.957731849705795 },
    { x: 123.05660889520458, y: -51.79443660274074 },
    { x: 123.59977648425959, y: -50.623562066982686 },
    { x: 124.12654444259293, y: -49.4450195957791 },
    { x: 124.63679457466787, y: -48.259178550182284 },
    { x: 125.13034958717934, y: -47.06620144905523 },
    { x: 125.60685489351712, y: -45.86707818001807 },
    { x: 126.0666650802914, y: -44.6609518254295 },
    { x: 126.50951420754454, y: -43.448236069668084 },
    { x: 126.93495904201382, y: -42.2296696348384 },
    { x: 127.34276319262571, y: -41.00522297205627 },
    { x: 127.7328675616119, y: -39.774290329195935 },
    { x: 128.10435613356267, y: -38.53821618048772 },
    { x: 128.45693341963627, y: -37.296394773805886 },
    { x: 128.78959475777037, y: -36.04919547020271 },
    { x: 129.1011581925977, y: -34.796913758520034 },
    { x: 129.39008718214072, y: -33.53873704444282 },
    { x: 129.6529540558342, y: -32.27510856123381 },
    { x: 129.88213520155884, y: -31.00487590240985 },
    { x: 128.89709359842874, y: -30.881139949892834 },
    { x: 127.61668134900368, y: -31.04541697150916 },
    { x: 126.33609180627354, y: -31.209723542009666 },
    { x: 125.05565000796429, y: -31.37400056362599 },
    { x: 123.77559234514943, y: -31.53823326191604 },
    { x: 124.30658579392097, y: -31.47024127941057 },
    { x: 125.58661390785166, y: -31.30620064886771 },
    { x: 126.86717390169763, y: -31.14208614611439 },
    { x: 128.1475270533543, y: -30.97800119224526 },
    { x: 129.42749606951662, y: -30.81397533614449 },
    { x: 130.70826290555186, y: -30.649831284506988 },
    { x: 131.98837966613507, y: -30.485775879522038 },
    { x: 133.26864417113921, y: -30.321705700094995 },
    { x: 134.54929281163774, y: -30.157576422899588 },
    { x: 135.82955731664188, y: -29.993506243472545 },
    { x: 137.11011731048785, y: -29.829391740719227 },
    { x: 138.39032271772362, y: -29.665336335734278 },
    { x: 139.67058722272776, y: -29.501266156307235 },
    { x: 140.9513836076472, y: -29.337122104669735 },
    { x: 142.23176630818804, y: -29.173037150800603 },
    { x: 143.5117057754662, y: -29.008996520257742 },
    { x: 144.79197028047034, y: -28.844926340830696 },
    { x: 146.07211658993774, y: -28.68087093584575 },
    { x: 147.35252883936278, y: -28.51677120753452 },
    { x: 148.6326160510618, y: -28.35273057699166 },
    { x: 149.91329424044451, y: -28.18860129979625 },
    { x: 151.19373603875374, y: -28.02450157148503 },
    { x: 152.47447332590482, y: -27.86037229428962 },
    { x: 153.75438324429877, y: -27.69634643818885 },
    { x: 155.03485459149218, y: -27.532246709877626 },
    { x: 156.31520774314887, y: -27.36816175600849 },
    { x: 157.5955313459214, y: -27.204076802139358 },
    { x: 158.87588449757806, y: -27.039991848270223 },
    { x: 160.1561490025822, y: -26.87592166884318 },
    { x: 161.4367089964282, y: -26.71180716608986 },
    { x: 162.71632342598028, y: -26.54782563331537 },
    { x: 163.99652883321605, y: -26.383755453888323 },
    { x: 165.27670469156763, y: -26.219700048903373 },
    { x: 166.55729423429779, y: -26.055585546150056 },
    { x: 167.83752919041774, y: -25.891515366723016 },
    { x: 169.1179414398428, y: -25.727415638411788 },
    { x: 170.3980877493102, y: -25.563360233426838 },
    { x: 171.67876593869292, y: -25.39923095623143 },
    { x: 172.9582326238241, y: -25.235264197899028 },
    { x: 174.23834938440731, y: -25.071208792914078 },
    { x: 175.51861388941145, y: -24.907138613487035 },
    { x: 176.79881929664722, y: -24.74306843405999 },
    { x: 178.07905425276718, y: -24.57899825463295 },
    { x: 179.35928920888713, y: -24.414928075205907 },
    { x: 180.63937642058616, y: -24.250887444663046 },
    { x: 181.91961137670611, y: -24.086817265236007 },
    { x: 183.20076234823577, y: -23.92262889027223 },
    { x: 184.48099730435572, y: -23.758558710845186 },
    { x: 185.76149820043332, y: -23.59445898253396 },
    { x: 187.0417036076691, y: -23.43038880310692 },
    { x: 188.3220567593258, y: -23.266303849237783 },
    { x: 189.602173519909, y: -23.102248444252833 },
    { x: 190.88276306263916, y: -22.938133941499515 },
    { x: 192.1627911765698, y: -22.774093310956655 },
    { x: 193.4423169594694, y: -22.610111778182162 },
    { x: 194.7226405622419, y: -22.44602682431303 },
    { x: 196.00284596947765, y: -22.28197141932808 },
    { x: 197.2832877677869, y: -22.117871691016852 },
    { x: 198.56375911498031, y: -21.953771962705627 },
    { x: 199.8443191088263, y: -21.78965745995231 },
    { x: 201.1244358694095, y: -21.62560205496736 },
    { x: 202.40514360767642, y: -21.46148755221404 },
    { x: 203.68520127049126, y: -21.29743214722909 },
    { x: 204.9657908132214, y: -21.13331764447577 },
    { x: 206.2457893782679, y: -20.969277013932913 },
    { x: 207.52614252992458, y: -20.805192060063778 },
    { x: 208.80652523046547, y: -20.641107106194642 },
    { x: 210.08664199104865, y: -20.477051701209692 },
    { x: 209.99116954625288, y: -19.701171874770147 },
    { x: 209.25563872116544, y: -18.640869263625518 },
    { x: 208.5199010538887, y: -17.580271163639054 },
    { x: 207.78413383772784, y: -16.519658289210497 },
    { x: 207.04833707268276, y: -15.458971542571483 },
    { x: 206.31277669871113, y: -14.398654156984762 },
    { x: 205.57703903143442, y: -13.338056056998296 },
    { x: 204.8411536197368, y: -12.277265889264642 },
    { x: 204.1053864035759, y: -11.216653014836087 },
    { x: 203.36976693183593, y: -10.156246982596814 },
    { x: 202.98675429505371, y: -8.945540550959855 },
    { x: 202.73337261318304, y: -7.679961841394752 },
    { x: 202.48005002908073, y: -6.4144865529242905 },
    { x: 202.22669789609427, y: -5.1490260388959195 },
    { x: 201.97334576310777, y: -3.883447329330817 },
    { x: 201.71987543458457, y: -2.6172924165241422 },
    { x: 201.4664642038297, y: -1.3514773158855735 },
    { x: 201.21305297307484, y: -0.08564744080491364 },
    { x: 200.95970084008835, y: 1.1799312687601895 },
    { x: 200.7062896093335, y: 2.445746369398758 },
    { x: 200.45287837857865, y: 3.711561470037326 },
    { x: 200.19949669670797, y: 4.977258375139162 },
    { x: 199.9460854659531, y: 6.24307347577773 },
    { x: 199.69267423519827, y: 7.509006771953032 },
    { x: 199.4392630044434, y: 8.7748218725916 },
    { x: 199.18588132257275, y: 10.040415356598794 },
    { x: 198.9324700918179, y: 11.306230457237362 },
    { x: 198.6791179588314, y: 12.571794392360372 },
    { x: 198.42570672807656, y: 13.837624267441035 },
    { x: 198.17235459509007, y: 15.103217751448227 },
    { x: 197.9189433643352, y: 16.369018077644704 },
    { x: 197.66559123134874, y: 17.6346115616519 },
    { x: 197.4121800005939, y: 18.900426662290467 },
    { x: 197.1588278676074, y: 20.16600537185557 },
    { x: 196.90541663685255, y: 21.431820472494138 },
    { x: 196.65206450386606, y: 22.697413956501332 },
    { x: 196.3986828219954, y: 23.962963117182255 },
    { x: 196.1453011401247, y: 25.228763443378732 },
    { x: 195.8919490071382, y: 26.494342152943833 },
    { x: 195.63853777638337, y: 27.76014247914031 },
    { x: 195.38515609451272, y: 29.025735963147508 },
    { x: 195.13177441264205, y: 30.291551063786073 },
    { x: 194.87839273077137, y: 31.557129773351175 },
    { x: 194.62501104890072, y: 32.82291532510556 },
    { x: 194.37162936703, y: 34.08849403467067 },
    { x: 194.11824768515936, y: 35.354294360867144 },
    { x: 193.8648660032887, y: 36.61987307043224 },
    { x: 193.61145477253385, y: 37.885717719955 },
    { x: 193.35810263954735, y: 39.15131120396219 },
    { x: 193.10475050656086, y: 40.4168899135273 },
    { x: 192.85133927580603, y: 41.682690239723776 },
    { x: 192.59798714281953, y: 42.948268949288874 },
    { x: 192.34457591206467, y: 44.21405450104326 },
    { x: 192.09122377907818, y: 45.479647985050455 },
    { x: 191.83781254832334, y: 46.74546308568902 },
    { x: 191.58446041533688, y: 48.01102702081203 },
    { x: 191.331049184582, y: 49.27685689589269 },
    { x: 191.07766750271134, y: 50.54249470322616 },
    { x: 190.82425627195647, y: 51.80830980386474 },
    { x: 190.57090413896998, y: 53.073888513429836 },
    { x: 190.31749290821514, y: 54.3397036140684 },
    { x: 190.06414077522868, y: 55.60528232363351 },
    { x: 189.8107886422422, y: 56.87086103319861 },
    { x: 189.55737741148732, y: 58.13664658495299 },
    { x: 189.30402527850083, y: 59.4022252945181 },
    { x: 189.050614047746, y: 60.668040395156666 },
    { x: 188.79723236587532, y: 61.93364865360595 },
    { x: 188.54382113512048, y: 63.19946375424452 },
    { x: 188.290469002134, y: 64.46504246380962 },
    { x: 188.03705777137912, y: 65.73082801556401 },
    { x: 189.07484413277618, y: 66.06626694881133 },
    { x: 190.35575871323235, y: 66.2268060365785 },
    { x: 191.63640735373085, y: 66.38728602657727 },
    { x: 192.91732193418704, y: 66.54779556546025 },
    { x: 194.19800012356976, y: 66.70830510434321 },
    { x: 195.47876695960497, y: 66.86881464322619 },
    { x: 196.75994748001878, y: 67.02935373099335 },
    { x: 198.0404779249806, y: 67.18983372099213 },
    { x: 199.32115611436328, y: 67.35031371099092 },
    { x: 200.60171610820927, y: 67.51079370098971 },
    { x: 201.88245339536033, y: 67.67130323987267 },
    { x: 202.81389332258217, y: 68.23592331884466 },
    { x: 203.1578718833584, y: 69.48001998960859 },
    { x: 203.5018504441347, y: 70.72411666037254 },
    { x: 203.8458881026793, y: 71.96839062444158 },
    { x: 204.1898371145714, y: 73.21242819743715 },
    { x: 204.53387477311603, y: 74.456672612622 },
    { x: 204.87782378500813, y: 75.70065108784921 },
    { x: 205.221743248016, y: 76.94462956307642 },
    { x: 205.56575135767645, y: 78.18881488049291 },
    { x: 205.90970036956853, y: 79.43285245348848 },
    { x: 206.2537380281132, y: 80.67709686867333 },
    { x: 206.59771658888943, y: 81.9211639905531 },
    { x: 206.94172469854988, y: 83.16540840573795 },
    { x: 207.28567371044196, y: 84.40944597873353 },
    { x: 207.6297113689866, y: 85.65369039391837 },
    { x: 207.97366038087867, y: 86.89769841802978 },
    { x: 208.31766849053912, y: 88.14194283321463 },
    { x: 208.6616175024312, y: 89.3859804062102 },
    { x: 209.0056551609758, y: 90.63022482139505 },
    { x: 209.3496041728679, y: 91.87423284550646 },
    { x: 209.69355318476, y: 93.11827041850201 },
    { x: 210.03756129442044, y: 94.36248528480269 },
    { x: 210.3815398551967, y: 95.60652285779825 },
    { x: 210.72554796485716, y: 96.8507672729831 },
    { x: 211.0694969767492, y: 98.09477529709451 },
    { x: 211.0003525877606, y: 99.32920948273056 },
    { x: 210.59768994299657, y: 100.55548817633205 },
    { x: 210.1949682004642, y: 101.78200326100699 },
    { x: 209.79230555570012, y: 103.00828195460848 },
    { x: 209.38958381316772, y: 104.23473794151506 },
    { x: 208.98695071728787, y: 105.46101663511656 },
    { x: 208.58428807252383, y: 106.68732487760222 },
    { x: 208.18156632999145, y: 107.91381041339301 },
    { x: 207.77890368522742, y: 109.1400891069945 },
    { x: 207.3762114915792, y: 110.36648599613271 },
    { x: 206.97357839569932, y: 111.59273514085002 },
    { x: 206.57085665316694, y: 112.81925022552498 },
    { x: 206.1681940084029, y: 114.04552891912647 },
    { x: 205.76547226587047, y: 115.27204400380141 },
    { x: 205.36280962110644, y: 116.4983226974029 },
    { x: 204.96008787857406, y: 117.72477868430948 },
    { x: 204.55742523381002, y: 118.95105737791098 },
    { x: 204.15470349127762, y: 120.17757246258594 },
    { x: 203.75204084651358, y: 121.40385115618743 },
    { x: 203.34940775063373, y: 122.63010030090473 },
    { x: 202.94668600810132, y: 123.85661538557969 },
    { x: 202.5439938144531, y: 125.08292362806536 },
    { x: 202.1412720719207, y: 126.30943871274032 },
    { x: 201.73860942715666, y: 127.53574695522599 },
    { x: 201.33588768462428, y: 128.76226203990095 },
    { x: 200.93322503986022, y: 129.9885998312708 },
    { x: 200.53047374844363, y: 131.21514446482993 },
    { x: 200.1278406525638, y: 132.44136406066306 },
    { x: 199.21835554629007, y: 132.92348365499564 },
    { x: 197.92993554925138, y: 132.84851813582293 },
    { x: 196.641249612255, y: 132.77352306776604 },
    { x: 195.35280006633215, y: 132.69855754859336 },
    { x: 194.06440961817762, y: 132.62359202942065 },
    { x: 192.7756941322971, y: 132.54862651024797 },
    { x: 191.48724458637423, y: 132.47366099107526 },
    { x: 190.19847000272534, y: 132.39866592301837 },
    { x: 188.9099613590341, y: 132.32370040384566 },
    { x: 187.62112767761684, y: 132.2487053357888 },
    { x: 186.3324712895047, y: 132.1737398166161 },
    { x: 185.0436671569716, y: 132.0987447485592 },
    { x: 183.75521761104875, y: 132.02377922938652 },
    { x: 182.46629528297893, y: 131.9488137102138 },
    { x: 181.1776093459826, y: 131.87381864215695 },
    { x: 179.88907115340717, y: 131.79885312298424 },
    { x: 178.60038521641084, y: 131.72388760381153 },
    { x: 177.31190612160378, y: 131.64889253575467 },
    { x: 176.02322018460742, y: 131.57392701658196 },
    { x: 174.7348001875687, y: 131.49896149740928 },
    { x: 173.44611425057238, y: 131.42399597823658 },
    { x: 172.1575169602286, y: 131.34900091017968 },
    { x: 170.86912651207408, y: 131.27403539100698 },
    { x: 170.18678367851638, y: 131.83082501567043 },
    { x: 170.2086794016961, y: 133.12149072790703 },
    { x: 170.23057512487583, y: 134.41218598902785 },
    { x: 170.25247084805557, y: 135.702940347917 },
    { x: 170.27436657123528, y: 136.9934878646169 },
    { x: 170.29626229441502, y: 138.2841535768535 },
    { x: 170.31815801759475, y: 139.5747010935534 },
    { x: 170.34005374077444, y: 140.8653372569058 },
    { x: 170.36194946395418, y: 142.15591432248988 },
    { x: 170.38384518713391, y: 143.4465209369581 },
    { x: 170.40574091031363, y: 144.73709800254218 },
    { x: 170.42763663349336, y: 146.02782281254716 },
    { x: 170.4495323566731, y: 147.3182816825945 },
    { x: 170.4714280798528, y: 148.60906559036783 },
    { x: 170.49332380303255, y: 149.89976085148862 },
    { x: 170.5152195262123, y: 151.19019017265177 },
    { x: 170.53711524939203, y: 152.48073768935166 },
    { x: 170.55901097257174, y: 153.7713147549357 },
    { x: 170.58090669575148, y: 155.06198046717233 },
    { x: 170.60280241893122, y: 156.3525575327564 },
    { x: 170.62469814211093, y: 157.64316414722464 },
    { x: 170.64659386529067, y: 158.93382985946124 },
    { x: 170.6684895884704, y: 160.2243182783928 },
    { x: 170.6903853116501, y: 161.51492489286105 },
    { x: 170.71228103482983, y: 162.80556105621346 },
    { x: 171.05623004672194, y: 164.0175085409861 },
    { x: 171.63098539296874, y: 165.1733426946949 },
    { x: 172.20571119033136, y: 166.32917684840373 },
    { x: 172.5214114689443, y: 166.9663098891612 },
    { x: 171.94263747444862, y: 165.8124259618085 },
    { x: 171.36392257772124, y: 164.65860113222413 },
    { x: 170.7852076809939, y: 163.50480585152394 },
    { x: 169.6221635995444, y: 163.26823748475348 },
    { x: 168.33194112057052, y: 163.22636671586596 },
    { x: 167.0418368371334, y: 163.18375722487383 },
    { x: 165.7517916514646, y: 163.14085224503984 },
    { x: 164.46174646579587, y: 163.0977699719008 },
    { x: 163.17181947566382, y: 163.05451040545665 },
    { x: 161.88177428999504, y: 163.01110309459156 },
    { x: 160.59167000655793, y: 162.9676957837265 },
    { x: 159.30165436977336, y: 162.92405208178795 },
    { x: 158.01149098856786, y: 162.8804083798494 },
    { x: 156.7214162540149, y: 162.83673512902666 },
    { x: 155.43137106834612, y: 162.7930027804356 },
    { x: 154.1414145293299, y: 162.7491522363078 },
    { x: 152.85136934366113, y: 162.70533124106416 },
    { x: 151.56132415799237, y: 162.6614806969363 },
    { x: 150.27121987455524, y: 162.61763015280852 },
    { x: 148.9811155911181, y: 162.57360231537558 },
    { x: 147.69109995433354, y: 162.52960402682683 },
    { x: 146.40129115973824, y: 162.4856057382781 },
    { x: 145.11124597406945, y: 162.44160744972936 },
    { x: 143.82123033728487, y: 162.39760916118064 },
    { x: 142.53115560273193, y: 162.35352222597936 },
    { x: 141.24113996594735, y: 162.30940574189387 },
    { x: 139.9510652313944, y: 162.26525970892422 },
    { x: 138.66116779014652, y: 162.22114322483873 },
    { x: 137.37103395782523, y: 162.1769971918691 },
    { x: 136.08081147885136, y: 162.13285115889943 },
    { x: 134.79097313537187, y: 162.088734674814 },
    { x: 133.50098704747148, y: 162.04633202601113 },
    { x: 132.2109418618027, y: 162.00921862747708 },
    { x: 130.92030569845028, y: 161.97736493032758 },
    { x: 129.62984682840295, y: 161.9511846189413 },
    { x: 128.33882652955614, y: 161.93050040001307 },
    { x: 127.04792442624606, y: 161.9154009201955 },
    { x: 125.75699277405181, y: 161.906122570562 },
    { x: 124.46612021962589, y: 161.90263580222836 },
    { x: 123.17536586073675, y: 161.9049110663105 },
    { x: 121.88467059961594, y: 161.9131552049976 },
    { x: 120.59382759407424, y: 161.9275455115948 },
    { x: 119.30330962625854, y: 161.94799333944954 },
    { x: 118.01267346290611, y: 161.97464643298275 },
    { x: 116.72224414174295, y: 162.00759343884698 },
    { x: 115.43205121165326, y: 162.0469230036948 },
    { x: 114.1421833192896, y: 162.09278287194707 },
    { x: 112.85249272023104, y: 162.14529123914056 },
    { x: 111.56303851224594, y: 162.204566300812 },
    { x: 110.27393889087104, y: 162.27066715472975 },
    { x: 108.98519385610632, y: 162.34371199643053 },
    { x: 107.69686250572019, y: 162.42390766810365 },
    { x: 106.40903348636515, y: 162.51131326751747 },
    { x: 105.12173634692542, y: 162.60616518574543 },
    { x: 103.83497108740099, y: 162.7086111672085 },
    { x: 102.54888545221276, y: 162.8188285052117 },
    { x: 101.26347944136076, y: 162.9369353952918 },
    { x: 99.97884170149752, y: 163.06313867963812 },
    { x: 98.69506087927557, y: 163.1976747493241 },
    { x: 97.41231426800005, y: 163.3408981909599 },
    { x: 96.1304836721342, y: 163.49286810231396 },
    { x: 94.84977593386732, y: 163.65399816776477 },
    { x: 93.57027969985195, y: 163.82461342503836 },
    { x: 92.292142714509, y: 164.0050093629766 },
    { x: 91.01545362449102, y: 164.1955110193055 },
    { x: 89.74044882087149, y: 164.3968571161296 },
    { x: 88.46724649918711, y: 164.60937269117497 },
    { x: 87.1960830505114, y: 164.8337078198936 },
    { x: 85.92722441480197, y: 165.0706898710426 },
    { x: 84.66096608090065, y: 165.32126440891585 },
    { x: 83.39786947760695, y: 165.58693842660674 },
    { x: 82.13834828929939, y: 165.8693075638611 },
    { x: 80.88337762915604, y: 166.17135625798142 },
    { x: 79.63487817464879, y: 166.4987874436151 },
    { x: 79.05004665889554, y: 166.04961485514676 },
    { x: 79.1273465399187, y: 164.7611062114555 },
    { x: 79.18656250382178, y: 163.4716815523546 },
    { x: 79.23002891245523, y: 162.18160681780165 },
    { x: 79.25818899908178, y: 160.89111839887016 },
    { x: 79.27142689919583, y: 159.6003935888652 },
    { x: 79.2693880261872, y: 158.3094914855551 },
    { x: 79.25177689121402, y: 157.01885532220268 },
    { x: 79.21779567440338, y: 155.7284555499237 },
    { x: 79.16682384918742, y: 154.43873540198095 },
    { x: 79.09788630238809, y: 153.15001991610043 },
    { x: 79.00974198086969, y: 151.8622204456296 },
    { x: 78.90109073372818, y: 150.57598706602045 },
    { x: 78.76652511515803, y: 149.29220624379852 },
    { x: 78.58952729890085, y: 148.01365557407698 },
    { x: 78.37305217337496, y: 146.7411919744972 },
    { x: 78.12185710893385, y: 145.47517003166936 },
    { x: 77.83978346052132, y: 144.21556019670925 },
    { x: 77.52984521432408, y: 142.96248066515363 },
    { x: 77.19467222103438, y: 141.7160496325392 },
    { x: 76.83612606035582, y: 140.47608980556092 },
    { x: 76.45606831199191, y: 139.24257163533457 },
    { x: 76.05568093130998, y: 138.0153473774392 },
    { x: 75.63602767814062, y: 136.79480116736926 },
    { x: 75.1975222368624, y: 135.5807557118196 },
    { x: 74.74028280301205, y: 134.37368379293716 },
    { x: 74.26330471452735, y: 133.17432413282654 },
    { x: 73.8429127392534, y: 132.03562833194397 },
    { x: 75.13245559389107, y: 131.97629417250417 },
    { x: 76.42196889964454, y: 131.9174623440955 },
    { x: 77.71160040093473, y: 131.8589555534128 },
    { x: 79.00117280445657, y: 131.80068515380358 },
    { x: 80.29053836578912, y: 131.74279888968877 },
    { x: 81.57996302489003, y: 131.68520811441576 },
    { x: 82.86947633064351, y: 131.6277946324479 },
    { x: 84.15890098974442, y: 131.57079483485856 },
    { x: 85.44844384438208, y: 131.5140018794585 },
    { x: 86.73804579678811, y: 131.4574453151319 },
    { x: 88.02758865142577, y: 131.40130243518388 },
    { x: 89.31710195717922, y: 131.34533684854097 },
    { x: 90.60667436070108, y: 131.28969629962407 },
    { x: 91.89636495975962, y: 131.23438078843319 },
    { x: 93.18590781439728, y: 131.17930166831576 },
    { x: 94.47562796234003, y: 131.1246066836927 },
    { x: 95.76522991474606, y: 131.07023673679566 },
    { x: 97.05495006268882, y: 131.01610318097212 },
    { x: 98.34464066174739, y: 130.96244240729547 },
    { x: 99.63439035857432, y: 130.90913622022904 },
    { x: 100.92402185986451, y: 130.85615507088863 },
    { x: 102.21371245892308, y: 130.8035285081584 },
    { x: 103.50340305798166, y: 130.75140427645928 },
    { x: 104.79324140146115, y: 130.69969372913874 },
    { x: 106.08299109828808, y: 130.64842641508093 },
    { x: 107.37271124623082, y: 130.5976023342859 },
    { x: 108.66260868747867, y: 130.54733968229033 },
    { x: 109.95259477537907, y: 130.49760891021006 },
    { x: 111.24246266774274, y: 130.4484986646976 },
    { x: 112.53244875564314, y: 130.3999498479847 },
    { x: 113.82240529465936, y: 130.35208065560795 },
    { x: 115.11239138255976, y: 130.3049501853358 },
    { x: 116.40246611711271, y: 130.25855843716823 },
    { x: 117.69224536282383, y: 130.21302360664197 },
    { x: 118.98234964626096, y: 130.16840479152538 },
    { x: 120.27248347858227, y: 130.12476108958683 },
    { x: 121.56249911536686, y: 130.08244708743655 },
    { x: 122.85266249657235, y: 130.04131504065356 },
    { x: 124.1429440733146, y: 130.00154224254302 },
    { x: 125.43331429670937, y: 129.96360147525183 },
    { x: 126.72359587345161, y: 129.92755183654836 },
    { x: 128.0139660968464, y: 129.89380701081117 },
    { x: 129.30445451577788, y: 129.8628988779556 },
    { x: 130.5950020324778, y: 129.83562525785453 },
    { x: 131.88560864694603, y: 129.81290216591768 },
    { x: 133.17627435918263, y: 129.79762539279497 },
    { x: 134.46708781584016, y: 129.79700486622713 },
    { x: 135.7578717236135, y: 129.80799705114327 },
    { x: 137.04856698473432, y: 129.8274106680516 },
    { x: 138.33920314808674, y: 129.85329549059605 },
    { x: 139.62969156701826, y: 129.88438091675675 },
    { x: 140.91988449710792, y: 129.91966228447146 },
    { x: 142.21016607385016, y: 129.95851906717232 },
    { x: 143.50018171063476, y: 130.00047848271242 },
    { x: 144.79031554295605, y: 130.04503820006065 },
    { x: 146.08015388643554, y: 130.0920209259119 },
    { x: 147.3700217787992, y: 130.14110162254013 },
    { x: 148.6598601222787, y: 130.19198480110353 },
    { x: 149.9494916235689, y: 130.2447295593705 },
    { x: 151.23918222262748, y: 130.29892221296242 },
    { x: 152.5287546261493, y: 130.35453321299514 },
    { x: 153.81832702967114, y: 130.4115330105845 },
    { x: 155.1078698843088, y: 130.46974431242532 },
    { x: 156.39732409229387, y: 130.52904892298093 },
    { x: 157.68674875139484, y: 130.589387744483 },
    { x: 158.97620295937992, y: 130.65073122804725 },
    { x: 160.2655389718283, y: 130.71304982478955 },
    { x: 161.55496363092922, y: 130.77622533917315 },
    { x: 162.84418144784087, y: 130.84025777119808 },
    { x: 164.133487911405, y: 130.90502892532757 },
    { x: 165.42261708166413, y: 130.97056835044583 },
    { x: 166.71171670303903, y: 131.03687604655286 },
    { x: 168.00066857999303, y: 131.10383381811192 },
    { x: 169.28944316364192, y: 131.171441665123 },
    { x: 170.57851323613264, y: 131.23969958758613 },
    { x: 171.8673469175499, y: 131.30854848773293 },
    { x: 173.1562987945039, y: 131.37795881667918 },
    { x: 174.44525067145784, y: 131.44790102554074 },
    { x: 175.7341434506435, y: 131.5183751143176 },
    { x: 177.02300668094495, y: 131.5894992785465 },
    { x: 178.3118699112464, y: 131.66109622492232 },
    { x: 179.60070359266362, y: 131.73313640456087 },
    { x: 180.88944862742832, y: 131.80564936634636 },
    { x: 182.1781050155405, y: 131.8786351102788 },
    { x: 183.466820501421, y: 131.9521527341265 },
    { x: 184.75550643841734, y: 132.0260840423528 },
    { x: 186.0441923754137, y: 132.10042903495767 },
    { x: 187.3328192146417, y: 132.17524680970945 },
    { x: 188.62144605386965, y: 132.25056691549233 },
    { x: 189.91004334421342, y: 132.32627115676962 },
    { x: 191.19855198790466, y: 132.4023299846571 },
    { x: 192.4870901804801, y: 132.47895024134405 },
    { x: 193.77556927528718, y: 132.55604328017793 },
    { x: 195.06404837009424, y: 132.6335204545062 },
    { x: 196.3524979160171, y: 132.71144086209722 },
    { x: 197.64091791305577, y: 132.79001134514027 },
    { x: 198.9291606167894, y: 132.86923190363532 },
    { x: 200.06971799737548, y: 133.1863505286891 },
    { x: 200.709599084362, y: 134.3074351945985 },
    { x: 201.34945062246433, y: 135.42851986050792 },
    { x: 201.98933170945085, y: 136.54957497753315 },
    { x: 202.629153698669, y: 137.67060054567418 },
    { x: 203.26894613900296, y: 138.79153746716267 },
    { x: 203.90870903045274, y: 139.91241529088282 },
    { x: 204.54856056855508, y: 141.03347040790803 },
    { x: 205.18835300888904, y: 142.1544368782807 },
    { x: 205.82820454699134, y: 143.27549199530594 },
    { x: 206.46817428063042, y: 144.39675395452045 },
    { x: 207.10799626984854, y: 145.51772042489313 },
    { x: 207.74787735683506, y: 146.6388346396867 },
    { x: 208.3877288949374, y: 147.75991930559613 },
    { x: 209.02760998192392, y: 148.88100397150552 },
    { x: 209.66746152002625, y: 150.00202953964657 },
    { x: 210.30734260701277, y: 151.12314375444018 },
    { x: 210.94719414511508, y: 152.24419887146541 },
    { x: 211.5870752321016, y: 153.3652835373748 },
    { x: 212.22689722131977, y: 154.48630910551586 },
    { x: 212.86680785719045, y: 155.60742332030944 },
    { x: 213.50665939529276, y: 156.72847843733467 },
    { x: 214.14648138451093, y: 157.8495040054757 },
    { x: 214.78633292261324, y: 158.97055912250093 },
    { x: 215.4261549118314, y: 160.0915255928736 },
    { x: 216.06600644993372, y: 161.21258070989884 },
    { x: 216.70582843915187, y: 162.33360627803987 },
    { x: 217.3457095261384, y: 163.4546909439493 },
    { x: 217.9855610642407, y: 164.57574606097452 },
    { x: 218.62544215122722, y: 165.69683072688392 },
    { x: 219.26526414044534, y: 166.81782674614078 },
    { x: 219.9051156785477, y: 167.93888186316602 },
    { x: 220.54496721665004, y: 169.05993698019125 },
    { x: 221.18478920586816, y: 170.18096254833227 },
    { x: 221.8246111950863, y: 171.30195856758914 },
    { x: 222.46449228207283, y: 172.42304323349853 },
    { x: 223.10434382017516, y: 173.54409835052377 },
    { x: 223.74413626050912, y: 174.66500572312808 },
    { x: 224.38398779861146, y: 175.78609038903753 },
    { x: 225.02383933671376, y: 176.9071455060627 },
    { x: 225.66372042370028, y: 178.02823017197213 },
    { x: 226.30357196180262, y: 179.14928528899736 },
    { x: 226.94345304878914, y: 180.27036995490676 },
    { x: 227.5832454891231, y: 181.39133642527943 },
    { x: 228.2232743205305, y: 182.51271658003068 },
    { x: 228.86321450528538, y: 183.63386034370848 },
    { x: 229.5031251411561, y: 184.75506320515458 },
    { x: 230.14309487479514, y: 185.87629561548493 },
    { x: 230.78294641289745, y: 186.99735073251017 },
    { x: 231.42267975546307, y: 188.11819900734608 },
    { x: 232.06259039133377, y: 189.23937231990809 },
    { x: 232.70250102720445, y: 190.36051608358582 },
    { x: 233.34241166307515, y: 191.4816893961478 },
    { x: 233.9824109455984, y: 192.6029513553623 },
    { x: 234.6223215814691, y: 193.72412466792426 },
    { x: 235.26223221733977, y: 194.8452979804862 },
    { x: 235.9021133043263, y: 195.96638264639566 },
    { x: 236.54196484242863, y: 197.08743776342087 },
    { x: 237.18178683164678, y: 198.20840423379354 },
    { x: 237.8216383697491, y: 199.32948889970294 },
    { x: 237.69428267891965, y: 199.95527516893407 },
    { x: 236.40923125467785, y: 199.8335928638678 },
    { x: 235.12429802597276, y: 199.71191055880152 },
    { x: 233.83921705284678, y: 199.59019870485102 },
    { x: 232.55446111744678, y: 199.46854594866895 },
    { x: 231.26926194878408, y: 199.34683409471847 },
    { x: 229.984328720079, y: 199.2251517896522 },
    { x: 228.6993954913739, y: 199.1034694845859 },
    { x: 227.41419632271118, y: 198.9817576306354 },
    { x: 226.12896760516426, y: 198.86004577668496 },
    { x: 224.84373888761738, y: 198.73833392273448 },
    { x: 223.5587761100281, y: 198.6166516176682 },
    { x: 222.27351784359703, y: 198.49493976371772 },
    { x: 220.98855506600776, y: 198.3732574586514 },
    { x: 219.7037695817236, y: 198.25160470246934 },
    { x: 218.4186886085976, y: 198.12989284851886 },
    { x: 217.13372583100832, y: 198.00821054345258 },
    { x: 215.84879260230326, y: 197.8865282383863 },
    { x: 214.56380027582978, y: 197.76484593332 },
    { x: 213.27880794935635, y: 197.64313407936953 },
    { x: 211.99378607399873, y: 197.52145177430324 },
    { x: 210.70861645422016, y: 197.39973992035274 },
    { x: 209.4233581877891, y: 197.2780280664023 },
    { x: 208.1384545079682, y: 197.156345761336 },
    { x: 206.8532553393055, y: 197.03466345626973 },
    { x: 205.56817436617948, y: 196.91295160231925 },
    { x: 204.28324113747442, y: 196.79126929725297 },
    { x: 202.99816016434838, y: 196.66958699218668 },
    { x: 201.7127246046122, y: 196.54784558935202 },
    { x: 200.4280277669806, y: 196.42619283316992 },
    { x: 199.14297634273876, y: 196.30448097921945 },
    { x: 197.85813176068626, y: 196.18282822303735 },
    { x: 196.5729916897919, y: 196.06111636908688 },
    { x: 195.2878811677817, y: 195.9394045151364 },
    { x: 194.00288884130828, y: 195.81772221007012 },
    { x: 192.71771922152973, y: 195.69601035611964 },
    { x: 191.43260869951953, y: 195.57432805105336 },
    { x: 190.14776411746703, y: 195.45264574598707 },
    { x: 188.8625944976885, y: 195.3309338920366 },
    { x: 187.57763172009922, y: 195.2092515869703 },
    { x: 186.29263939362576, y: 195.08756928190402 },
    { x: 185.00791300710998, y: 194.96591652572192 },
    { x: 184.14892694390528, y: 194.2605846602697 },
    { x: 183.64216358016395, y: 193.07316274936906 },
    { x: 183.13548886307515, y: 191.88594768065772 },
    { x: 182.62881414598635, y: 190.6987030630622 },
    { x: 182.12213942889758, y: 189.51151754323504 },
    { x: 181.61537606515623, y: 188.32406608345025 },
    { x: 181.10870134806746, y: 187.1368510147389 },
    { x: 180.60208572874703, y: 185.9497245926801 },
    { x: 180.09535191388986, y: 184.76239132843202 },
    { x: 179.588824941222, y: 183.57544219967835 },
    { x: 179.08215022413322, y: 182.388227130967 },
    { x: 178.57547550704442, y: 181.20101206225564 },
    { x: 178.0688303388398, y: 180.01385609131268 },
    { x: 177.562155621751, y: 178.82664102260136 },
    { x: 177.05548090466223, y: 177.63939640500584 },
    { x: 176.54880618757343, y: 176.45215178741032 },
    { x: 176.04213147048463, y: 175.26493671869898 },
    { x: 175.53545675339586, y: 174.0777216499876 },
    { x: 175.02881158519128, y: 172.89053613016046 },
    { x: 174.52213686810248, y: 171.70332106144912 },
    { x: 174.01546215101368, y: 170.5161059927378 },
    { x: 173.5087874339249, y: 169.32886137514228 },
    { x: 173.0021127168361, y: 168.1416758553151 },
    { x: 172.44115669950284, y: 167.28611746267563 },
    { x: 171.58187514745632, y: 168.24938153816277 },
    { x: 170.72262314429395, y: 169.21261606476568 },
    { x: 169.86334159224742, y: 170.17588014025276 },
    { x: 169.9156726661358, y: 170.97044963593817 },
    { x: 170.74115029467677, y: 171.95625951005704 },
    { x: 171.35813099642135, y: 173.08907508298716 },
    { x: 171.86028473423013, y: 174.27791534032858 },
    { x: 172.2868819751825, y: 175.49600899301134 },
    { x: 172.65181069484467, y: 176.73395949586518 },
    { x: 172.94396051276365, y: 177.99111677343805 },
    { x: 173.16531120417974, y: 179.26263480872402 },
    { x: 173.31869946197455, y: 180.54416991574803 },
    { x: 173.40613461027257, y: 181.8317034462612 },
    { x: 173.42856221336757, y: 183.1222214140769 },
    { x: 173.38376610494592, y: 184.41208930644058 },
    { x: 173.25233266809917, y: 185.69554509093652 },
    { x: 172.93536178746632, y: 186.9465266517151 },
    { x: 172.5439277186919, y: 188.17635121141856 },
    { x: 172.08899309780784, y: 189.38442779236325 },
    { x: 171.57265589559114, y: 190.56721052844708 },
    { x: 170.9941478410531, y: 191.72091716249471 },
    { x: 170.35143006118497, y: 192.84011069981642 },
    { x: 169.64240458520985, y: 193.9184085814286 },
    { x: 168.8647961490456, y: 194.94815764632784 },
    { x: 168.01680227075704, y: 195.92093646252192 },
    { x: 167.0978024237763, y: 196.82699389823043 },
    { x: 166.1087421723973, y: 197.6557810017999 },
    { x: 165.05269460057502, y: 198.39733979926072 },
    { x: 163.9349785074625, y: 199.04245103874763 },
    { x: 162.7637198362101, y: 199.58360930367817 },
    { x: 161.548315131988, y: 200.01664820138254 },
    { x: 160.2990769553762, y: 200.34053352091425 },
    { x: 159.02670200244896, y: 200.5572154886294 },
    { x: 157.74144373601786, y: 200.67130373046064 },
    { x: 156.4510144148547, y: 200.6896240386542 },
    { x: 155.1622989289742, y: 200.62290265816858 },
    { x: 153.87869540005735, y: 200.48813019740916 },
    { x: 152.60475435626842, y: 200.2826472567994 },
    { x: 151.34508542353996, y: 200.00202150371186 },
    { x: 150.10580522089788, y: 199.6422342898976 },
    { x: 148.8933554050941, y: 199.1998874936756 },
    { x: 147.71497545275352, y: 198.67311953534224 },
    { x: 146.57870266037398, y: 198.061516730519 },
    { x: 145.49171740681194, y: 197.36599509461558 },
    { x: 144.46114097315558, y: 196.5894799671661 },
    { x: 143.4930604295466, y: 195.73590134976692 },
    { x: 142.59314916174822, y: 194.8112872147914 },
    { x: 141.76495303586236, y: 193.82142914353943 },
    { x: 141.01201791799105, y: 192.77344841709916 },
    { x: 140.33694410994238, y: 191.67384578999093 },
    { x: 139.74262740236634, y: 190.52847194128296 },
    { x: 139.23450478995255, y: 189.3423501812864 },
    { x: 138.82853267016, y: 188.11760802966245 },
    { x: 137.66770475502423, y: 187.95127736059538 },
    { x: 136.3769208472509, y: 187.95186833827904 },
    { x: 135.08610739059336, y: 187.95245931596273 },
    { x: 133.79529393393582, y: 187.95305029364638 },
    { x: 132.50459867281504, y: 187.95364127133004 },
    { x: 131.21354882508405, y: 187.95426179789789 },
    { x: 130.39002142289914, y: 188.45254463187865 },
    { x: 130.15986516399644, y: 189.721551012009 },
    { x: 129.7550749995712, y: 190.9462636147488 },
    { x: 129.18096972877643, y: 192.10076806866937 },
    { x: 128.44662085905634, y: 193.16130707088746 },
    { x: 127.60232059129066, y: 194.13707032438404 },
    { x: 126.67625856099016, y: 195.03574053904677 },
    { x: 125.75232405035085, y: 195.93600639345533 },
    { x: 124.79242854766062, y: 196.7985678716462 },
    { x: 123.7867322744865, y: 197.60767541834971 },
    { x: 122.73943117238245, y: 198.3619402360093 },
    { x: 121.65238682105205, y: 199.05752096968106 },
    { x: 120.52657433367334, y: 199.688596489181 },
    { x: 119.36305747007691, y: 200.2480750623051 },
    { x: 118.16499796087032, y: 200.72741706152445 },
    { x: 116.93470061901994, y: 201.11763962604738 },
    { x: 115.67757289033122, y: 201.4091984662827 },
    { x: 114.4002928226296, y: 201.59293342813365 },
    { x: 113.11178417893834, y: 201.6611027039442 },
    { x: 111.82253681314252, y: 201.6088307278242 },
    { x: 110.54386794788428, y: 201.43407862676494 },
    { x: 109.28750849018432, y: 201.13947625145872 },
    { x: 108.0637414517384, y: 200.73063788990044 },
    { x: 106.88004270024486, y: 200.2164873051133 },
    { x: 105.74244020807707, y: 199.60751435098237 },
    { x: 104.65335698373802, y: 198.91468166353965 },
    { x: 103.61438866697362, y: 198.1491291721221 },
    { x: 102.62423510687985, y: 197.32125808396228 },
    { x: 101.67831622640826, y: 196.44350847930127 },
    { x: 100.78041428273431, y: 195.51688502020127 },
    { x: 99.9368822859574, y: 194.54050124013685 },
    { x: 99.15428008836619, y: 193.51462307906561 },
    { x: 98.4392561889019, y: 192.4398710635554 },
    { x: 97.79887277088426, y: 191.31937737532965 },
    { x: 97.23924645333922, y: 190.15645148941687 },
    { x: 96.76551874211466, y: 188.9559689717073 },
    { x: 96.3815605410386, y: 187.72369185461665 },
    { x: 96.08997215191908, y: 186.46671187034883 },
    { x: 95.89143319909238, y: 185.1913229312349 },
    { x: 95.78538225375898, y: 183.90514864939414 },
    { x: 95.76983954067863, y: 182.6150739148412 },
    { x: 95.8420570136223, y: 181.32677211333922 },
    { x: 95.99878429532983, y: 180.04585753288305 },
    { x: 96.23715514403544, y: 178.77747167932057 },
    { x: 96.55459880681522, y: 177.52666741184703 },
    { x: 96.95090844147988, y: 176.29829074746854 },
    { x: 97.43184608044513, y: 175.10064492264056 },
    { x: 97.49428287272416, y: 173.8702293852534 },
    { x: 97.26232413188629, y: 172.60042518525012 },
    { x: 97.03042448881678, y: 171.33070963189937 },
    { x: 96.79846574797891, y: 170.06078723635932 },
    { x: 96.56653655602521, y: 168.79098303635604 },
    { x: 96.3346369129557, y: 167.52138567854203 },
    { x: 96.10267817211785, y: 166.25134508746527 },
    { x: 95.87074898016415, y: 164.98162953411455 },
    { x: 95.63884933709465, y: 163.71191398076377 },
    { x: 94.38683356536961, y: 163.91119165569506 },
    { x: 93.1159951544199, y: 164.13750655965396 },
    { x: 91.84539313454367, y: 164.36379191472864 },
    { x: 90.57446607694142, y: 164.59013636757172 },
    { x: 89.3036572148759, y: 164.8164512715306 },
    { x: 88.03281880392618, y: 165.04276617548948 },
    { x: 86.7621281373974, y: 165.2690810794484 },
    { x: 85.49120107979515, y: 165.49542553229145 },
    { x: 84.22051041326634, y: 165.72171088736616 },
    { x: 82.94970155120082, y: 165.94802579132505 },
    { x: 81.67877449359857, y: 166.17437024416813 },
    { x: 80.40787698488049, y: 166.40071469701118 },
    { x: 79.14761707446836, y: 166.63719441712908 },
    { x: 78.92257277252935, y: 167.90812147473136 },
    { x: 78.64549288554379, y: 169.16852912956438 },
    { x: 78.32952666697315, y: 170.42016076579503 },
    { x: 77.97931329163424, y: 171.6626322479289 },
    { x: 77.59751215910353, y: 172.89561853823997 },
    { x: 77.1851574803274, y: 174.11894234342313 },
    { x: 76.74354940620997, y: 175.33195358802638 },
    { x: 76.2733380122032, y: 176.53417948990275 },
    { x: 75.7751142759908, y: 177.7247926802952 },
    { x: 75.24902594199366, y: 178.9034976703618 },
    { x: 74.695427596822, y: 180.06940799357704 },
    { x: 74.11464427820182, y: 181.22190312337315 },
    { x: 73.50676463278569, y: 182.360480728719 },
    { x: 72.87208414941541, y: 183.48425434308908 },
    { x: 72.2104550836701, y: 184.59254434214716 },
    { x: 71.52229111992828, y: 185.68455290602034 },
    { x: 70.80791729591601, y: 186.7594526659515 },
    { x: 70.06712676944397, y: 187.81671174202523 },
    { x: 69.30056961596422, y: 188.85511862999013 },
    { x: 68.50845267766601, y: 189.87423009658343 },
    { x: 67.69092369897031, y: 190.8729823819745 },
    { x: 66.84872140198163, y: 191.85066631294302 },
    { x: 65.98166849339492, y: 192.80686820511036 },
    { x: 65.09056279308311, y: 193.74067204306684 },
    { x: 64.17564069211967, y: 194.651516398013 },
    { x: 63.237700010377544, y: 195.53863299896008 },
    { x: 62.27742037219293, y: 196.40116492826675 },
    { x: 61.295333657481144, y: 197.2388166970912 },
    { x: 60.292089941694215, y: 198.05093822998143 },
    { x: 59.26854614247344, y: 198.837145391443 },
    { x: 58.22514549308158, y: 199.59708359486572 },
    { x: 57.163040400001776, y: 200.3302800581027 },
    { x: 56.08252635207585, y: 201.03676433003807 },
    { x: 54.98493304909207, y: 201.71588633521984 },
    { x: 53.87088101761825, y: 202.36785291583726 },
    { x: 52.74134537083246, y: 202.99222083862756 },
    { x: 51.597064830839265, y: 203.58928559243267 },
    { x: 50.438748570859055, y: 204.15901762836836 },
    { x: 49.26748989960662, y: 204.70150559308715 },
    { x: 48.083879794765636, y: 205.21677903547325 },
    { x: 46.8892775050085, y: 205.70495615106336 },
    { x: 45.6837421281036, y: 206.16662791754118 },
    { x: 44.4685442660708, y: 206.60182388379087 },
    { x: 43.244304445477944, y: 207.01095773419104 },
    { x: 42.011790937313805, y: 207.39438405535182 },
    { x: 40.77165381703042, y: 207.75242788499926 },
    { x: 39.52454316007979, y: 208.08553245639615 },
    { x: 38.27134543298744, y: 208.3941705516893 },
    { x: 37.01244477124773, y: 208.67887405079415 },
    { x: 35.74822531035505, y: 208.93996799143665 },
    { x: 34.47960306571908, y: 209.1781024490688 },
    { x: 33.20657803733982, y: 209.3922432127442 },
    { x: 31.929268420754, y: 209.57931719850785 },
    { x: 30.64832429141365, y: 209.73840839095004 },
    { x: 29.364159333697334, y: 209.86865987242945 },
    { x: 28.077423623057083, y: 209.96927382307314 },
    { x: 26.78853084387146, y: 210.03930467858723 },
    { x: 25.498456109318507, y: 210.07801371686716 },
    { x: 24.207701750429347, y: 210.08478041134512 },
    { x: 22.91706558707692, y: 210.05868874661138 },
    { x: 21.62777389795482, y: 209.99920684275068 },
    { x: 20.34040288630463, y: 209.90565507542675 },
    { x: 19.055986763072756, y: 209.7776493091453 },
    { x: 17.775574513647705, y: 209.61448037068584 },
    { x: 16.50027422118634, y: 209.41597096674332 },
    { x: 15.230898480003699, y: 209.18188470624423 },
    { x: 13.968673568793387, y: 208.911955649231 },
    { x: 12.714678021828083, y: 208.60603605128264 },
    { x: 11.46988695228584, y: 208.26424410793592 },
    { x: 10.235659608839079, y: 207.88681621026436 },
    { x: 9.012601743613555, y: 207.47387055380457 },
    { x: 7.802190800818428, y: 207.02587992070355 },
    { x: 6.605076855905726, y: 206.5431693486873 },
    { x: 5.422766901968792, y: 206.02641846209204 },
    { x: 4.255231390123441, y: 205.47601139641216 },
    { x: 3.1038295690421016, y: 204.89289371594154 },
    { x: 1.9688717020086943, y: 204.2775973005954 },
    { x: 0.8516283910430967, y: 203.6312154590886 },
    { x: -0.24772307054959236, y: 202.95433916910477 },
    { x: -1.3282518929176033, y: 202.24823903266378 },
    { x: -2.3897216849874705, y: 201.513624222986 },
    { x: -3.4315710179597136, y: 200.75161759767047 },
    { x: -4.45348962855041, y: 199.96310562324263 },
    { x: -5.455314997896552, y: 199.1491225106489 },
    { x: -6.43669253938794, y: 198.31043653087804 },
    { x: -7.397341538624837, y: 197.44840693260244 },
    { x: -8.3373358678177, y: 196.5637133401584 },
    { x: -9.256350489240512, y: 195.65733086672387 },
    { x: -10.154355854009092, y: 194.73011642994024 },
    { x: -11.031292864355072, y: 193.7830451429855 },
    { x: -11.887087648067995, y: 192.81691482573262 },
    { x: -12.721932272895053, y: 191.8322869069811 },
    { x: -13.535457377783954, y: 190.83031379321406 },
    { x: -14.327810707155615, y: 189.81132052215744 },
    { x: -15.09885929103121, y: 188.7759867181476 },
    { x: -15.848351963895187, y: 187.72522839659413 },
    { x: -16.576318274631724, y: 186.65928194857054 },
    { x: -17.282433185514808, y: 185.5787679006446 },
    { x: -17.96615004218705, y: 184.48418858384753 },
    { x: -18.627158581364526, y: 183.37539625375828 },
    { x: -19.264468915427102, y: 182.2528932414081 },
    { x: -19.87673657014444, y: 181.11667954679692 },
    { x: -20.461686281434446, y: 179.9661050944727 },
    { x: -21.014708423364535, y: 178.79978108687885 },
    { x: -20.949715652603654, y: 177.84916393382213 },
    { x: -19.759235432190078, y: 177.34969914447404 },
    { x: -18.56893250508159, y: 176.8502934528943 },
    { x: -17.378910292372854, y: 176.3510059568513 },
    { x: -16.18860736526437, y: 175.85160026527157 },
    { x: -14.99840785925053, y: 175.35225367146023 },
    { x: -13.808104932142049, y: 174.85284797988047 },
    { x: -12.617949749454484, y: 174.3535309349533 },
    { x: -11.427543401251361, y: 173.8540661456052 },
    { x: -10.237299571911246, y: 173.35471955179386 },
    { x: -9.04687844926603, y: 172.85525476244575 },
    { x: -7.856368679968267, y: 172.35578997309767 },
    { x: -6.666065752859786, y: 171.85638428151796 },
    { x: -5.475659404656663, y: 171.35694904105404 },
    { x: -4.285474673084915, y: 170.85760244724264 },
    { x: -3.0953933626078065, y: 170.3582854023155 },
    { x: -1.9050904354993252, y: 169.85887971073575 },
    { x: -0.7146988617382943, y: 169.35944447027182 },
    { x: 0.4756040653701871, y: 168.8600683275763 },
    { x: 1.6655671803105623, y: 168.36081038041746 },
    { x: 2.855751911882311, y: 167.8614342377219 },
    { x: 4.046158260085433, y: 167.361998997258 },
    { x: 5.236357766099274, y: 166.86265240344665 },
    { x: 6.426542497671023, y: 166.3633058096353 },
    { x: 7.616830650337413, y: 165.86390011805557 },
    { x: 8.807133577445894, y: 165.36452397536002 },
    { x: 9.997421730112285, y: 164.86511828378028 },
    { x: 11.187828078315407, y: 164.36568304331635 },
    { x: 12.37823442651853, y: 163.86624780285246 },
    { x: 13.568419158090277, y: 163.3669012090411 },
    { x: 14.7588255062934, y: 162.8674659685772 },
    { x: 15.394377681747079, y: 163.75963542871958 },
    { x: 16.04414287049286, y: 164.8741602423403 },
    { x: 16.801983103138582, y: 165.9185951026786 },
    { x: 17.655399201674758, y: 166.88599602195137 },
    { x: 18.614009327903016, y: 167.74950306443608 },
    { x: 19.66060125678666, y: 168.50409291982166 },
    { x: 20.77422482943982, y: 169.15591175601818 },
    { x: 21.830021235746518, y: 169.7494010948371 },
    { x: 21.414165014194694, y: 170.97139520023202 },
    { x: 20.99833834152706, y: 172.19330065897444 },
    { x: 20.582526443301514, y: 173.4151765688326 },
    { x: 20.166670221749694, y: 174.63717067422752 },
    { x: 19.750814000197874, y: 175.8591352307383 },
    { x: 19.33491345531978, y: 177.08124753166996 },
    { x: 18.91910155709423, y: 178.30312344152813 },
    { x: 18.503215786658227, y: 179.5252357424598 },
    { x: 18.08738911399059, y: 180.747111652318 },
    { x: 17.671503343554583, y: 181.9691944043655 },
    { x: 17.255647122002763, y: 183.19121805864458 },
    { x: 16.83976135156676, y: 184.41327126180792 },
    { x: 16.42389035557285, y: 185.635294916087 },
    { x: 16.008034134021027, y: 186.8573481192503 },
    { x: 15.592177912469207, y: 188.07931267576103 },
    { x: 15.176306916475294, y: 189.30133633004016 },
    { x: 14.760435920481383, y: 190.52335998431928 },
    { x: 14.344594473371655, y: 191.74532454083 },
    { x: 13.928767800704017, y: 192.96722999957242 },
    { x: 13.512926353594288, y: 194.18919455608315 },
    { x: 13.097070132042468, y: 195.4111886614781 },
    { x: 12.681213910490646, y: 196.63318276687303 },
    { x: 12.265357688938826, y: 197.85517687226795 },
    { x: 11.849501467387006, y: 199.07717097766286 },
    { x: 11.433645245835185, y: 200.2991650830578 },
    { x: 11.017789024283365, y: 201.5211591884527 },
    { x: 10.601962351615727, y: 202.74306464719513 },
    { x: 10.186091355621814, y: 203.9651178503584 },
    { x: 9.770249908512085, y: 205.18705285798498 },
    { x: 9.354393686960265, y: 206.4090469633799 },
    { x: 9.149989280623197, y: 207.00962803440282 },
    { x: 9.565727306638285, y: 205.78781122231297 },
    { x: 9.98152443042174, y: 204.56581711691805 },
    { x: 10.397321554205194, y: 203.3438230115231 },
    { x: 10.81311867798865, y: 202.121799357244 },
    { x: 11.228930576214195, y: 200.8997461540807 },
    { x: 11.64474247443974, y: 199.6777224998016 },
    { x: 12.060480500454828, y: 198.4558761388276 },
    { x: 12.476218526469916, y: 197.23402977785355 },
    { x: 12.891986101369186, y: 196.01212431911117 },
    { x: 13.307797999594733, y: 194.79007111594788 },
    { x: 13.723595123378187, y: 193.56807701055297 },
    { x: 14.139347923835366, y: 192.34620110069477 },
    { x: 14.55513027317673, y: 191.1242660930682 },
    { x: 14.97091262251809, y: 189.9022719876733 },
    { x: 15.386709746301547, y: 188.6803074311625 },
    { x: 15.802506870085, y: 187.45825422799922 },
    { x: 16.218303993868453, y: 186.23628967148846 },
    { x: 16.63410111765191, y: 185.01426601720934 },
    { x: 17.049853918109086, y: 183.79241965623535 },
    { x: 17.465665816334635, y: 182.57033690418785 },
    { x: 17.88146294011809, y: 181.34834279879294 },
    { x: 18.297274838343636, y: 180.12628959562966 },
    { x: 18.71310151101127, y: 178.90420684358216 },
    { x: 19.128883860352634, y: 177.6822422870714 },
    { x: 19.544666209693997, y: 176.46030727944483 },
    { x: 19.960389461266995, y: 175.23849046735504 },
    { x: 20.37620135949254, y: 174.0164668130759 },
    { x: 20.792028032160175, y: 172.79435451214422 },
    { x: 21.20782515594363, y: 171.5723604067493 },
    { x: 21.62365182861127, y: 170.35027765470184 },
    { x: 22.352711448062585, y: 169.89244724316782 },
    { x: 23.56971179203056, y: 170.31966501068808 },
    { x: 24.833399373007936, y: 170.5785427850168 },
    { x: 26.1194111359857, y: 170.681816135237 },
    { x: 27.40864372733943, y: 170.63536528930106 },
    { x: 28.680014018204435, y: 170.41764911063947 },
    { x: 29.914950534871593, y: 170.04441715452185 },
    { x: 31.10343620560281, y: 169.5422634167131 },
    { x: 32.238113358236475, y: 168.92832625003942 },
    { x: 33.12839168979116, y: 168.8745768297102 },
    { x: 33.66866348819621, y: 170.04686971190907 },
    { x: 34.208905737717075, y: 171.2191921429921 },
    { x: 34.74911843835376, y: 172.39145547630673 },
    { x: 35.28939023675881, y: 173.56377790738975 },
    { x: 35.829573388511314, y: 174.7359525940519 },
    { x: 36.36987473580054, y: 175.90836367178744 },
    { x: 36.91005788755305, y: 177.08056790733374 },
    { x: 37.45035923484228, y: 178.25300853395348 },
    { x: 37.99063103324733, y: 179.4253605139207 },
    { x: 38.53084373388402, y: 180.59759429835117 },
    { x: 39.07108598340489, y: 181.76982808278163 },
    { x: 39.611357781809936, y: 182.94220961163305 },
    { x: 40.15160003133081, y: 184.11456159160025 },
    { x: 40.69184228085168, y: 185.2868249249149 },
    { x: 41.232084530372546, y: 186.45914735599794 },
    { x: 41.77232677989341, y: 187.6314106893126 },
    { x: 42.31259857829847, y: 188.8037626692798 },
    { x: 42.85289992558769, y: 189.97620329589955 },
    { x: 43.39314217510857, y: 191.14846662921423 },
    { x: 43.933354875745245, y: 192.32072996252884 },
    { x: 44.473597125266124, y: 193.49299329584352 },
    { x: 45.01386892367117, y: 194.6654043735791 },
    { x: 45.55414072207623, y: 195.8377268046621 },
    { x: 46.094264776060356, y: 197.00981284467167 },
    { x: 46.63456612334959, y: 198.1821943735231 },
    { x: 47.174837921754644, y: 199.35454635349026 },
    { x: 47.715139269043874, y: 200.52698698011005 },
    { x: 48.255411067448925, y: 201.69933896007723 },
    { x: 48.79568286585398, y: 202.87172048892862 },
    { x: 49.33592511537485, y: 204.04404292001163 },
    { x: 48.95152368103601, y: 203.20981882175244 },
    { x: 48.41128143151514, y: 202.03749639066942 },
    { x: 47.871068730878456, y: 200.8651739595864 },
    { x: 47.33082648135758, y: 199.69285152850338 },
    { x: 46.790613780720896, y: 198.52052909742034 },
    { x: 46.25037153120003, y: 197.34817711745313 },
    { x: 45.71018837944754, y: 196.17597288190686 },
    { x: 45.16997567881085, y: 195.003679999708 },
    { x: 44.62976297817416, y: 193.83138711750917 },
    { x: 44.08952072865329, y: 192.65903513754196 },
    { x: 43.549308028016604, y: 191.48671270645892 },
    { x: 43.00906577849574, y: 190.3143902753759 },
    { x: 42.46882352897487, y: 189.14203829540872 },
    { x: 41.92858127945401, y: 187.9697158643257 },
    { x: 41.38836857881732, y: 186.79739343324266 },
    { x: 40.848126329296456, y: 185.62504145327546 },
    { x: 40.30788407977558, y: 184.45268947330823 },
    { x: 39.767671379138896, y: 183.2803670422252 },
    { x: 39.2274882273864, y: 182.10816280667893 },
    { x: 38.68724597786554, y: 180.93581082671173 },
    { x: 38.147003728344664, y: 179.76348839562868 },
    { x: 37.60679102770798, y: 178.59116596454567 },
    { x: 37.06654877818711, y: 177.41884353346265 },
    { x: 36.526336077550425, y: 176.24652110237963 },
    { x: 35.98609382802955, y: 175.0741986712966 },
    { x: 35.44588112739287, y: 173.90187624021357 },
    { x: 34.905638877872, y: 172.7295242602464 },
    { x: 34.365396628351135, y: 171.55720182916338 },
    { x: 33.82515437883027, y: 170.38482030031196 },
    { x: 33.284912129309404, y: 169.21246832034475 },
    { x: 33.33901613624878, y: 168.19063835640662 },
    { x: 34.33425210442208, y: 167.36912027834617 },
    { x: 35.28052557150386, y: 166.49145932033767 },
    { x: 36.17024247425906, y: 165.55668036920315 },
    { x: 36.992765214381734, y: 164.5621535742503 },
    { x: 37.75258522226773, y: 163.51884157151093 },
    { x: 38.452716484103725, y: 162.43466346194631 },
    { x: 39.18978385116868, y: 161.57157010384014 },
    { x: 40.41236893424727, y: 161.98531358017289 },
    { x: 41.635072212862596, y: 162.39908660538978 },
    { x: 42.85759819817282, y: 162.81280053283834 },
    { x: 44.080360574556515, y: 163.22657355805524 },
    { x: 45.30315249982439, y: 163.6404056810405 },
    { x: 46.52585577843971, y: 164.0541787062574 },
    { x: 47.748440861518304, y: 164.46789263370596 },
    { x: 48.97114414013364, y: 164.88166565892286 },
    { x: 50.19384741874896, y: 165.29543868413978 },
    { x: 51.416580246248465, y: 165.70921170935665 },
    { x: 52.63928352486379, y: 166.12298473457358 },
    { x: 53.86198680347912, y: 166.5367577597905 },
    { x: 55.08460143544189, y: 166.95050123612322 },
    { x: 56.3073342629414, y: 167.3643038102243 },
    { x: 57.53003754155673, y: 167.7780768354412 },
    { x: 58.75256352686696, y: 168.19179076288975 },
    { x: 59.97532590325065, y: 168.60556378810668 },
    { x: 61.198058730750155, y: 169.01936636220776 },
    { x: 62.42079155824967, y: 169.43313938742466 },
    { x: 63.64355393463336, y: 169.8469124126416 },
    { x: 64.86634585990123, y: 170.26074453562686 },
    { x: 66.08899004074819, y: 170.67448801195957 },
    { x: 67.31175241713188, y: 171.08826103717647 },
    { x: 68.53445569574721, y: 171.50203406239336 },
    { x: 69.75727716989927, y: 171.91586618537863 },
    { x: 70.98000999739878, y: 172.32963921059556 },
    { x: 72.2027132760141, y: 172.74341223581249 },
    { x: 73.4254756523978, y: 173.15721480991354 },
    { x: 74.64811983324475, y: 173.57095828624628 },
    { x: 75.87082311186008, y: 173.98473131146318 },
    { x: 77.09355593935959, y: 174.3985043366801 },
    { x: 76.59370701451711, y: 174.22966201245745 },
    { x: 75.37091508924924, y: 173.81630267161913 },
    { x: 74.14803451732881, y: 173.40288423301243 },
    { x: 72.92527214094513, y: 172.9895248921741 },
    { x: 71.70242111790888, y: 172.57613600245153 },
    { x: 70.47957009487263, y: 172.16274711272902 },
    { x: 69.25665997406803, y: 171.74935822300648 },
    { x: 68.03386804880016, y: 171.33596933328397 },
    { x: 66.81095792799555, y: 170.92258044356143 },
    { x: 65.58825464938022, y: 170.5092211027231 },
    { x: 64.3653740774598, y: 170.0958322130006 },
    { x: 63.14249350553937, y: 169.68241377439386 },
    { x: 61.91970158027149, y: 169.2690544335555 },
    { x: 60.69682100835107, y: 168.855665543833 },
    { x: 59.47399953419902, y: 168.44227665411046 },
    { x: 58.25123715781532, y: 168.02891731327213 },
    { x: 57.028386134779076, y: 167.61552842354962 },
    { x: 55.80556466062702, y: 167.20213953382708 },
    { x: 54.58268408870659, y: 166.78875064410457 },
    { x: 53.359862614554544, y: 166.375361754382 },
    { x: 52.137011591518295, y: 165.9619728646595 },
    { x: 50.914131019597875, y: 165.54858397493697 },
    { x: 49.691457289866726, y: 165.1352541829828 },
    { x: 48.46863581571467, y: 164.72186529326027 },
    { x: 47.245814341562614, y: 164.30850595242194 },
    { x: 46.02296331852637, y: 163.89511706269943 },
    { x: 44.80014184437431, y: 163.48172817297691 },
    { x: 43.57726127245389, y: 163.06833928325437 },
    { x: 42.35441024941765, y: 162.65495039353183 },
    { x: 41.131588775265584, y: 162.2415615038093 },
    { x: 39.90876730111353, y: 161.82817261408678 },
    { x: 39.10358975600638, y: 161.21376266526616 },
    { x: 39.430577708377314, y: 159.96552915071658 },
    { x: 39.648205240386346, y: 158.693420137747 },
    { x: 39.784573340891676, y: 157.41002345101944 },
    { x: 39.847748855275285, y: 156.12118976960218 },
    { x: 39.792876577347144, y: 154.8320901482273 },
    { x: 39.61345575258695, y: 153.55433729837873 },
    { x: 39.31521886452622, y: 152.29895295385683 },
    { x: 38.89444275375791, y: 151.0793818569649 },
    { x: 39.675390213834866, y: 150.37339991606063 },
    { x: 40.83497707583494, y: 149.80632727970146 },
    { x: 41.994652584487575, y: 149.2391955455739 },
    { x: 43.154298544256015, y: 148.67209336033054 },
    { x: 44.31385585737191, y: 148.10502072397134 },
    { x: 45.47350181714035, y: 147.53791853872798 },
    { x: 46.633088679140435, y: 146.9708459023688 },
    { x: 47.79249824783541, y: 146.40383236377798 },
    { x: 48.95208510983549, y: 145.8367597274188 },
    { x: 50.111553776298834, y: 145.26974618882798 },
    { x: 51.27114063829892, y: 144.70267355246878 },
    { x: 52.43078659806736, y: 144.13554181834124 },
    { x: 53.59046210671998, y: 143.56843963309788 },
    { x: 54.749989870951694, y: 143.00136699673868 },
    { x: 55.90957673295178, y: 142.4342943603795 },
    { x: 57.0690749482993, y: 141.86728082178868 },
    { x: 58.228602712531014, y: 141.3002081854295 },
    { x: 59.38821912341527, y: 140.7331355490703 },
    { x: 60.547776436531166, y: 140.1660629127111 },
    { x: 61.70736329853125, y: 139.59899027635194 },
    { x: 62.866950160531324, y: 139.03191763999274 },
    { x: 64.02656657141559, y: 138.46481545474938 },
    { x: 65.18615343341565, y: 137.8977428183902 },
    { x: 66.34568119764738, y: 137.330670182031 },
    { x: 67.50526805964746, y: 136.76359754567181 },
    { x: 68.66488447053172, y: 136.19652490931264 },
    { x: 69.8244713325318, y: 135.6294227240693 },
    { x: 70.98393999899514, y: 135.06240918547846 },
    { x: 72.14355640987941, y: 134.4953070002351 },
    { x: 73.30317282076366, y: 133.9282343638759 },
    { x: 74.31941804559119, y: 133.4312516807992 },
    { x: 73.1596834391702, y: 133.9984720615793 },
    { x: 72.0001261260543, y: 134.56560379570683 },
    { x: 70.84059836182259, y: 135.13270598095022 },
    { x: 69.68110014647506, y: 135.69980816619358 },
    { x: 68.52154283335916, y: 136.26693990032115 },
    { x: 67.36201506912745, y: 136.8340420855645 },
    { x: 66.20248730489574, y: 137.40117381969205 },
    { x: 65.04292999177984, y: 137.96830555381962 },
    { x: 63.88337267866395, y: 138.53543728794716 },
    { x: 62.72384491443224, y: 139.10253947319052 },
    { x: 61.564287601316344, y: 139.66967120731806 },
    { x: 60.404730288200454, y: 140.23680294144563 },
    { x: 59.245202523968736, y: 140.803905126689 },
    { x: 58.08567475973703, y: 141.37103686081656 },
    { x: 56.926206093273684, y: 141.93810949717573 },
    { x: 55.76658968238942, y: 142.5052707801875 },
    { x: 54.60700282038934, y: 143.07240251431503 },
    { x: 53.447475056157636, y: 143.63953424844257 },
    { x: 52.287858645273374, y: 144.2066955314543 },
    { x: 51.12827178327329, y: 144.77382726558187 },
    { x: 49.968773567925766, y: 145.34092945082523 },
    { x: 48.80921625480987, y: 145.90806118495277 },
    { x: 47.64959984392561, y: 146.4752224679645 },
    { x: 46.489983433041346, y: 147.04235420209207 },
    { x: 45.330514766578005, y: 147.60945638733543 },
    { x: 44.1709574534621, y: 148.176588121463 },
    { x: 43.01131149369366, y: 148.7437494044747 },
    { x: 41.851842827230314, y: 149.31085158971808 },
    { x: 40.692285514114424, y: 149.87795377496144 },
    { x: 39.53275774988271, y: 150.445085509089 },
    { x: 38.578181046345456, y: 150.39975752075202 },
    { x: 37.925889428002016, y: 149.2862964669619 },
    { x: 37.189915369651835, y: 148.22637799131164 },
    { x: 36.366210674161835, y: 147.23323999391533 },
    { x: 35.43116578306965, y: 146.3449414376009 },
    { x: 34.40218498915918, y: 145.56629879049024 },
    { x: 33.31298356928341, y: 144.87390933631025 },
    { x: 32.28556886623464, y: 144.2184855362434 },
    { x: 32.72173994566239, y: 143.00364226082078 },
    { x: 33.15788147620596, y: 141.78888763205074 },
    { x: 33.59405255563371, y: 140.57401480774396 },
    { x: 34.03025318394564, y: 139.35914198343715 },
    { x: 34.46642426337339, y: 138.1442396102462 },
    { x: 34.90262489168532, y: 136.9293963348236 },
    { x: 35.33882551999725, y: 135.71446441274844 },
    { x: 35.774996599425, y: 134.49962113732585 },
    { x: 36.21119722773693, y: 133.2846596663665 },
    { x: 36.64739785604887, y: 132.06975729317554 },
    { x: 37.08356893547661, y: 130.8549435666371 },
    { x: 37.519740014904365, y: 129.64007074233032 },
    { x: 37.95591109433211, y: 128.42519791802354 },
    { x: 38.392111722644046, y: 127.21032509371675 },
    { x: 38.82825325318761, y: 125.99554091606251 },
    { x: 39.26442433261536, y: 124.78069764063991 },
    { x: 39.70065450981148, y: 123.56570662079639 },
    { x: 40.13682558923923, y: 122.3508633453738 },
    { x: 40.572996668666974, y: 121.13602006995119 },
    { x: 41.009167748094725, y: 119.92120634341276 },
    { x: 41.445368376406655, y: 118.70624487245344 },
    { x: 41.88156900471859, y: 117.49137204814664 },
    { x: 42.31774008414634, y: 116.27652877272405 },
    { x: 42.75394071245827, y: 115.0615968506489 },
    { x: 43.19008224300183, y: 113.84681267299466 },
    { x: 43.6262237735454, y: 112.6320580442246 },
    { x: 44.062424401857335, y: 111.41718521991781 },
    { x: 44.49856593240089, y: 110.20240104226359 },
    { x: 44.93473701182865, y: 108.98758731572516 },
    { x: 45.370908091256396, y: 107.77274404030256 },
    { x: 45.35173086542152, y: 107.82610932513735 },
    { x: 44.91555978599377, y: 109.04101169832833 },
    { x: 44.47938870656602, y: 110.25582542486674 },
    { x: 44.04318807825408, y: 111.47069824917354 },
    { x: 43.60698744994216, y: 112.68565972013288 },
    { x: 43.17075727274604, y: 113.9006211910922 },
    { x: 42.73458619331829, y: 115.115494015399 },
    { x: 42.29838556500636, y: 116.33045548635833 },
    { x: 41.862184936694426, y: 117.54532831066511 },
    { x: 41.42604340615086, y: 118.76011248831935 },
    { x: 40.989901875607295, y: 119.97489666597359 },
    { x: 40.55370124729536, y: 121.18976949028038 },
    { x: 40.1175597167518, y: 122.40458321681879 },
    { x: 39.68135908843986, y: 123.61942649224139 },
    { x: 39.24518800901212, y: 124.834269767664 },
    { x: 38.80901692958437, y: 126.04914259197079 },
    { x: 38.37281630127244, y: 127.26410406293012 },
    { x: 37.93661567296051, y: 128.4789768872369 },
    { x: 37.500444593532755, y: 129.6938497115437 },
    { x: 37.064273514105004, y: 130.9086929869663 },
    { x: 36.62804333690889, y: 132.12365445792562 },
    { x: 36.19184270859696, y: 133.3385568311166 },
    { x: 35.75567162916921, y: 134.55345920430756 },
    { x: 35.31950054974146, y: 135.7682433819618 },
    { x: 34.88327037254535, y: 136.98323440180533 },
    { x: 34.447099293117596, y: 138.1981367749963 },
    { x: 34.010928213689844, y: 139.41292095265052 },
    { x: 33.574786683146286, y: 140.62773467918893 },
    { x: 33.138615603718534, y: 141.84257795461156 },
    { x: 32.702414975406604, y: 143.05748032780252 },
    { x: 32.26618479821048, y: 144.27247134764605 },
    { x: 31.115048917086796, y: 143.76804234575516 },
    { x: 29.904431132102385, y: 143.32073133699035 },
    { x: 28.665919200449064, y: 142.95725051265322 },
    { x: 27.406693500983344, y: 142.67488137539885 },
    { x: 26.12957595214471, y: 142.49324438432492 },
    { x: 24.840106969717514, y: 142.50547762237676 },
    { x: 23.565397654939815, y: 142.70298236425705 },
    { x: 22.326073128971455, y: 143.0610261939045 },
    { x: 21.137631781566515, y: 143.5629435406398 },
    { x: 20.307588850419222, y: 143.23684205479435 },
    { x: 19.747474976285176, y: 142.0738570711132 },
    { x: 19.187390651035308, y: 140.91096073408463 },
    { x: 18.62726200245917, y: 139.74794620151928 },
    { x: 18.06723677497767, y: 138.58513851114324 },
    { x: 17.50712290084362, y: 137.42215352746211 },
    { x: 16.94699425226748, y: 136.25916854378096 },
    { x: 16.38695425034389, y: 135.09633130452073 },
    { x: 15.826840376209839, y: 133.93334632083958 },
    { x: 15.266741276517882, y: 132.77039088604263 },
    { x: 14.706642176825927, y: 131.60743545124566 },
    { x: 14.146528302691877, y: 130.44448001644872 },
    { x: 13.586443977442011, y: 129.28155413053594 },
    { x: 13.026374426634238, y: 128.11865779350737 },
    { x: 12.466275326942279, y: 126.95573190759457 },
    { x: 11.90614667836614, y: 125.79271737502924 },
    { x: 11.34601802979, y: 124.62970284246393 },
    { x: 10.78590415565595, y: 123.46674740766696 },
    { x: 10.225790281521903, y: 122.30373287510163 },
    { x: 9.665691181829944, y: 121.14080698918886 },
    { x: 9.10562163102217, y: 119.97791065216026 },
    { x: 8.545522531330212, y: 118.81498476624749 },
    { x: 7.985423431638256, y: 117.65202933145054 },
    { x: 7.425353880830481, y: 116.48913299442194 },
    { x: 6.865254781138525, y: 115.32620710850915 },
    { x: 6.305200004772842, y: 114.16334032036475 },
    { x: 5.745071356196701, y: 113.00029623891525 },
    { x: 5.184987030946836, y: 111.83739990188666 },
    { x: 4.624932254581153, y: 110.67453311374224 },
    { x: 4.064818380447105, y: 109.51157767894529 },
    { x: 3.677417734363675, y: 108.70728660036363 },
    { x: 4.237265668540075, y: 109.87033068181314 },
    { x: 4.797039730506018, y: 111.0332565677259 },
    { x: 5.356902439124509, y: 112.19635974694378 },
    { x: 5.916765147743001, y: 113.35943337727747 },
    { x: 6.476642630803585, y: 114.52253655649535 },
    { x: 7.03653488830626, y: 115.6856988334816 },
    { x: 7.596412371366843, y: 116.84883156158365 },
    { x: 8.156275079985335, y: 118.01190519191734 },
    { x: 8.716108239719643, y: 119.17491972448266 },
    { x: 9.275882301685586, y: 120.33784561039545 },
    { x: 9.835715461419896, y: 121.50088969184495 },
    { x: 10.395578170038387, y: 122.66399287106283 },
    { x: 10.95545565309897, y: 123.8270960502807 },
    { x: 11.51530358727537, y: 124.9901401317302 },
    { x: 12.075033325915038, y: 126.15294782210626 },
    { x: 12.634881260091438, y: 127.31599190355576 },
    { x: 13.19474396870993, y: 128.47909508277363 },
    { x: 13.75459190288633, y: 129.6421687131073 },
    { x: 14.314439837062732, y: 130.80521279455684 },
    { x: 14.874287771239132, y: 131.96828642489052 },
    { x: 15.43410615653135, y: 133.13130095745586 },
    { x: 15.993983639591931, y: 134.29440413667373 },
    { x: 16.553816799326242, y: 135.45741866923905 },
    { x: 17.11366473350264, y: 136.62049229957273 },
    { x: 17.67349789323695, y: 137.78353638102226 },
    { x: 18.233316278529166, y: 138.9465213647034 },
    { x: 18.79317898714766, y: 140.1095949950371 },
    { x: 19.352997372439877, y: 141.2726095276024 },
    { x: 19.91287485550046, y: 142.43571270682028 },
    { x: 20.472737564118948, y: 143.59881588603815 },
    { x: 19.65955227139816, y: 144.33830626160614 },
    { x: 18.679002098663897, y: 145.1759580304306 },
    { x: 17.80918636940606, y: 146.1288799964536 },
    { x: 17.03129721884206, y: 147.15848131693193 },
    { x: 16.333101408920065, y: 148.24378228409552 },
    { x: 15.711023524653912, y: 149.374558984017 },
    { x: 15.160926722257956, y: 150.54206494697814 },
    { x: 14.680151602155714, y: 151.7398585162271 },
    { x: 14.270072187461702, y: 152.96356645690463 },
    { x: 13.974539022303745, y: 154.21821207932197 },
    { x: 13.853802281531319, y: 155.50305666137447 },
    { x: 13.827592421260848, y: 156.7933677870009 },
    { x: 13.89091568006538, y: 158.08234921283906 },
    { x: 14.046446231963484, y: 159.36344108660032 },
    { x: 14.299325582803041, y: 160.6289016006287 },
    { x: 14.655714674936235, y: 161.86912736756466 },
    { x: 15.121183473031595, y: 163.07259432257675 },
    { x: 15.699381264285744, y: 164.22609411443509 },
    { x: 16.391224064108357, y: 165.31520688765832 },
    { x: 17.193195555281637, y: 166.32589692225937 },
    { x: 18.0973766368445, y: 167.2463446645651 },
    { x: 19.092051176218316, y: 168.068099133699 },
    { x: 20.163272100068628, y: 168.78734852360154 },
    { x: 21.29645703405105, y: 169.40462471418792 },
    { x: 22.478220333630592, y: 169.92297124052902 },
    { x: 23.70423308727443, y: 170.32459967434667 },
    { x: 24.967477434989064, y: 170.58634369044117 },
    { x: 26.253045964704082, y: 170.69204004916435 },
    { x: 27.541495510626955, y: 170.63223310757763 },
    { x: 28.811654297240448, y: 170.40730700117535 },
    { x: 30.04437464759387, y: 170.0269833128538 },
    { x: 31.225532195047663, y: 169.50795716217644 },
    { x: 32.34688280091472, y: 168.86973081270418 },
    { x: 33.405205636819076, y: 168.1312746480826 },
    { x: 34.40029386057146, y: 167.30960882560126 },
    { x: 35.33412724741213, y: 166.41882816301546 },
    { x: 36.209069708075745, y: 165.47010213854648 },
    { x: 37.027396506644415, y: 164.47208857525996 },
    { x: 37.790378245138, y: 163.4311404832553 },
    { x: 38.49636018604226, y: 162.35071508198192 },
    { x: 39.097798174706476, y: 161.21284664985652 },
    { x: 39.43388718340583, y: 159.96709524157828 },
    { x: 39.669775925840064, y: 158.6983548014056 },
    { x: 39.81087184781469, y: 157.4155786412459 },
    { x: 39.85339269215427, y: 156.12571074888223 },
    { x: 39.79036492219158, y: 154.83687706746497 },
    { x: 39.61398763250224, y: 153.55868098435366 },
    { x: 39.31710999311395, y: 152.3029716021057 },
    { x: 38.89441320487373, y: 151.0839619340133 },
    { x: 38.34468576353006, y: 149.91678100877814 },
    { x: 37.6715326329533, y: 148.81620326849185 },
    { x: 36.88334569625147, y: 147.79478698893226 },
    { x: 35.99291962027587, y: 146.86098315097576 },
    { x: 35.015294787075746, y: 146.01892859840802 },
    { x: 33.96557067646868, y: 145.26838694015555 },
    { x: 32.85804894839935, y: 144.60601915230563 },
    { x: 31.70499238980375, y: 144.02638824016861 },
    { x: 30.516299876883252, y: 143.52370262244455 },
    { x: 29.29622644896023, y: 143.10304470721297 },
    { x: 28.046929174580054, y: 142.78007540309093 },
    { x: 26.77343136405386, y: 142.57305592050366 },
    { x: 25.485262532530726, y: 142.50145897412784 },
    { x: 24.197935844206807, y: 142.58413675207234 },
    { x: 22.93259352571517, y: 142.8342089589145 },
    { x: 21.713598632064834, y: 143.25560559625066 },
    { x: 20.564073165129123, y: 143.84052575865647 },
    { x: 19.501258898828922, y: 144.57144695781133 },
    { x: 18.534641024987025, y: 145.42582339508348 },
    { x: 17.666686875432728, y: 146.3804591963891 },
    { x: 16.895579193788766, y: 147.41505427829438 },
    { x: 16.21817102388963, y: 148.51341585226692 },
    { x: 15.632526913821323, y: 149.66328113137072 },
    { x: 15.145723821345717, y: 150.85820845885388 },
    { x: 14.09415290547721, y: 150.7023085459035 },
    { x: 12.893818132188542, y: 150.22769436815344 },
    { x: 11.693439035573602, y: 149.753021092635 },
    { x: 10.493045164516568, y: 149.27837736600077 },
    { x: 9.292666067901626, y: 148.80373363936656 },
    { x: 8.092316520170867, y: 148.32908991273231 },
    { x: 6.891996521324292, y: 147.85444618609807 },
    { x: 5.691617424709349, y: 147.37980245946383 },
    { x: 4.491282651420683, y: 146.9051882817138 },
    { x: 3.2908740059215575, y: 146.43051500619538 },
    { x: 2.090480134864524, y: 145.95584173067695 },
    { x: 0.8901305871337652, y: 145.48119800404274 },
    { x: -0.31021896059699355, y: 145.00658382629268 },
    { x: -1.510686703864485, y: 144.53188100189007 },
    { x: -2.711065800479427, y: 144.05723727525586 },
    { x: -3.91145967153646, y: 143.58256399973743 },
    { x: -5.111912640361861, y: 143.107890724219 },
    { x: -6.312276962534711, y: 142.63324699758476 },
    { x: -7.512641284707561, y: 142.15860327095055 },
    { x: -8.713064704648778, y: 141.68392999543212 },
    { x: -9.913429026821628, y: 141.20928626879788 },
    { x: -11.113852446762845, y: 140.73461299327948 },
    { x: -12.314187220051513, y: 140.2599988155294 },
    { x: -13.514551542224362, y: 139.7853550888952 },
    { x: -14.714945413281395, y: 139.31068181337676 },
    { x: -15.91526541212797, y: 138.83606763562673 },
    { x: -17.115644508742914, y: 138.3613943601083 },
    { x: -18.316008830915763, y: 137.88675063347407 },
    { x: -19.516387927530705, y: 137.41210690683982 },
    { x: -20.716840896356107, y: 136.93743363132143 },
    { x: -21.561244585216418, y: 137.40696540099196 },
    { x: -22.070623025207965, y: 138.59273257437832 },
    { x: -22.53519058233574, y: 139.79699734926334 },
    { x: -22.97184921835251, y: 141.01166333138084 },
    { x: -23.388281643145906, y: 142.23339149681814 },
    { x: -23.788949738227576, y: 143.46046801029257 },
    { x: -24.176616324268654, y: 144.69171091643682 },
    { x: -24.55334982316196, y: 145.92623374872542 },
    { x: -24.91956391928606, y: 147.16397740939 },
    { x: -25.256066612363977, y: 148.4100834042784 },
    { x: -25.563227263448017, y: 149.66378346240185 },
    { x: -25.83735226201527, y: 150.92513668152876 },
    { x: -26.073477395522968, y: 152.19408396389073 },
    { x: -26.26535307496637, y: 153.4704480161827 },
    { x: -26.403597529617326, y: 154.75369695848934 },
    { x: -26.473096505216137, y: 156.04244199325407 },
    { x: -26.440430213751643, y: 157.33228033673353 },
    { x: -26.32093452611491, y: 158.61727266320696 },
    { x: -26.17536194818653, y: 159.89978288340905 },
    { x: -25.999605185065047, y: 161.17848129755146 },
    { x: -25.797609012788907, y: 162.45333835675007 },
    { x: -25.571279334387928, y: 163.72405857216307 },
    { x: -25.321591263040155, y: 164.99052374825365 },
    { x: -25.049298295292257, y: 166.25226110287494 },
    { x: -24.754755017754434, y: 167.5089751471851 },
    { x: -24.43799097931087, y: 168.76025219680557 },
    { x: -24.09927211991921, y: 170.00582631177863 },
    { x: -23.73828817629553, y: 171.24510651442074 },
    { x: -23.35514256953448, y: 172.47770866923744 },
    { x: -22.94951026191004, y: 173.70310089631343 },
    { x: -22.521287832327562, y: 174.92081041350178 },
    { x: -22.07007637085058, y: 176.13009849869795 },
    { x: -21.59571335861608, y: 177.3306105652917 },
    { x: -21.097829434571786, y: 178.52148969564175 },
    { x: -20.5760552376654, y: 179.70208581429608 },
    { x: -20.03012482793927, y: 180.8717488458026 },
    { x: -19.459683618783203, y: 182.0296809702884 },
    { x: -18.864436121355368, y: 183.17493662345967 },
    { x: -18.244027749045564, y: 184.30680663209594 },
    { x: -17.598133464127777, y: 185.42437498078758 },
    { x: -16.926546424412727, y: 186.52669610524063 },
    { x: -16.22882339663766, y: 187.61264714785628 },
    { x: -15.504949606360494, y: 188.68131209322473 },
    { x: -14.754732985834032, y: 189.73165673039964 },
    { x: -13.97793714398481, y: 190.76249910401367 },
    { x: -13.17457685525492, y: 191.77283455200458 },
    { x: -12.344725991854817, y: 192.76148111900503 },
    { x: -11.488281132689862, y: 193.7271977518793 },
    { x: -10.605567315486072, y: 194.66897978856528 },
    { x: -9.696776607990637, y: 195.5857043714639 },
    { x: -8.762322694582119, y: 196.4761008985553 },
    { x: -7.802560161870717, y: 197.33919425666144 },
    { x: -6.817976566445455, y: 198.1739206859518 },
    { x: -5.809281081526727, y: 198.97927552436406 },
    { x: -4.777153331450745, y: 199.75434275648854 },
    { x: -3.7233810237105933, y: 200.49974290889315 },
    { x: -2.654878597205132, y: 201.22392696245421 },
    { x: -1.573079172817245, y: 201.9281064214233 },
    { x: -0.4778054572418332, y: 202.61115842820143 },
    { x: 0.6306913840055466, y: 203.27243290733657 },
    { x: 1.752426125366986, y: 203.91107294118737 },
    { x: 2.8872362479794766, y: 204.52610341657586 },
    { x: 4.035062654074654, y: 205.11660831809232 },
    { x: 5.19556553148441, y: 205.68167163032703 },
    { x: 6.368582361345738, y: 206.22025914233365 },
    { x: 7.553788105932623, y: 206.73148438758662 },
    { x: 8.750798629750683, y: 207.21434270402378 },
    { x: 9.959303669515997, y: 207.66788852735127 },
    { x: 11.178830443081631, y: 208.0908512555491 },
    { x: 12.408758423879743, y: 208.48249216651283 },
    { x: 13.648585280879216, y: 208.84142246268578 },
    { x: 14.8976904875122, y: 209.16681477531083 },
    { x: 16.155320547232034, y: 209.45754624678904 },
    { x: 17.420692414607853, y: 209.71246447063723 },
    { x: 18.692919623114168, y: 209.93041704037225 },
    { x: 19.971027059572936, y: 210.11019245174265 },
    { x: 21.25415780634284, y: 210.2505792004969 },
    { x: 22.54107081028819, y: 210.35024758684673 },
    { x: 23.830525018273296, y: 210.4078383621197 },
    { x: 25.12119073050991, y: 210.42148994661235 },
    { x: 26.411516630578415, y: 210.3893703095052 },
    { x: 27.699729785427824, y: 210.30882005122194 },
    { x: 28.983599254302305, y: 210.17629330566038 },
    { x: 30.260229246551916, y: 209.9862348825943 },
    { x: 31.52453735409714, y: 209.72709116830788 },
    { x: 32.78444267789908, y: 209.45417767399212 },
    { x: 34.05214890712537, y: 209.21119719935393 },
    { x: 35.313856712862474, y: 208.93887468272186 },
    { x: 36.56995023060478, y: 208.6417606522601 },
    { x: 37.82048855812065, y: 208.3218939809773 },
    { x: 39.06517620656825, y: 207.98010203763062 },
    { x: 40.303835882642495, y: 207.61703489767203 },
    { x: 41.53620164638571, y: 207.23304714771174 },
    { x: 42.76177116676681, y: 206.82802059221305 },
    { x: 43.98024895494394, y: 206.4020143289443 },
    { x: 45.191132679886, y: 205.95499880902136 },
    { x: 46.3938609127935, y: 205.48641260364465 },
    { x: 47.58796087151952, y: 204.99631481058262 },
    { x: 48.772752931727844, y: 204.48405535438323 },
    { x: 49.94761656685062, y: 203.9494864906255 },
    { x: 51.11178350589908, y: 203.39201724162584 },
    { x: 52.264485477884485, y: 202.81114527635313 },
    { x: 53.40489511404969, y: 202.20645691042878 },
    { x: 54.53203730121665, y: 201.57744981282167 },
    { x: 55.64490737732313, y: 200.9236216525007 },
    { x: 56.74253022919111, y: 200.24438145178223 },
    { x: 57.823605705916506, y: 199.53910868409835 },
    { x: 58.886981401016186, y: 198.8074783117231 },
    { x: 59.93132761470191, y: 198.0488698080886 },
    { x: 60.95525554941706, y: 197.26298768435308 },
    { x: 61.957228663184125, y: 196.44927051171697 },
    { x: 62.93568086514137, y: 195.6073932524543 },
    { x: 63.888986966658756, y: 194.73717861326 },
    { x: 64.81540358356945, y: 193.83841975194477 },
    { x: 65.71315778282248, y: 192.91102802185603 },
    { x: 66.58106760905049, y: 191.95559440067746 },
    { x: 67.42897284068651, y: 190.9824019001048 },
    { x: 68.26086257709525, y: 189.99538052173443 },
    { x: 69.07576170509867, y: 188.99435297226123 },
    { x: 69.87272466040291, y: 187.97899421395923 },
    { x: 70.6504512921039, y: 186.9488314646814 },
    { x: 71.40781874260269, y: 185.90362833335436 },
    { x: 72.14343821434267, y: 184.8430006844837 },
    { x: 72.85586181199886, y: 183.76662348034344 },
    { x: 73.54337570028864, y: 182.6742307809759 },
    { x: 74.20420694616102, y: 181.5654089020025 },
    { x: 74.83619848107062, y: 180.43998055011815 },
    { x: 75.43710458981953, y: 179.29759113871268 },
    { x: 76.00429542171545, y: 178.13815202113352 },
    { x: 76.53478653945588, y: 176.96145635519142 },
    { x: 77.02482523474954, y: 175.76738594534956 },
    { x: 77.47033376157917, y: 174.55597034049222 },
    { x: 77.86605241856016, y: 173.32747548057696 },
    { x: 78.20485992460438, y: 172.0820491100248 },
    { x: 78.47691650127881, y: 170.82040040205604 },
    { x: 78.66555657790416, y: 169.54379995869064 },
    { x: 78.76247691802494, y: 168.25821665453353 },
    { x: 78.93016683576441, y: 166.97836583390793 },
    { x: 79.06337320566215, y: 165.69452591391763 },
    { x: 79.16906956438534, y: 164.40805614323503 },
    { x: 79.25006305593139, y: 163.11981343950146 },
    { x: 79.30762428232022, y: 161.83032968263217 },
    { x: 79.34263971007728, y: 160.53998900812155 },
    { x: 79.35534573027603, y: 159.24926419811658 },
    { x: 79.34606738064251, y: 157.95848029034326 },
    { x: 79.3148637589451, y: 156.66808051806427 },
    { x: 79.26170531629957, y: 155.37836037012153 },
    { x: 79.18623746609576, y: 154.0897926286619 },
    { x: 79.0884011105653, y: 152.80276142917984 },
    { x: 78.96801895640306, y: 151.5175622605171 },
    { x: 78.82447047704123, y: 150.23478610035738 },
    { x: 78.65769657471144, y: 148.95484663307928 },
    { x: 78.46704717396162, y: 147.6781870919455 },
    { x: 78.25234498148673, y: 146.40539845463968 },
    { x: 78.01285127518214, y: 145.13701260107717 },
    { x: 77.7483592128586, y: 143.87362050894163 },
    { x: 77.45833691460079, y: 142.61584270480088 },
    { x: 77.14222295160927, y: 141.36438836187534 },
    { x: 76.79957409062125, y: 140.11996665338538 },
    { x: 76.42988800060563, y: 138.88322765478304 },
    { x: 76.03272144829965, y: 137.65508738147804 },
    { x: 75.60760165155642, y: 136.43631410445906 },
    { x: 75.15402627934478, y: 135.22785338802 },
    { x: 74.6717293917071, y: 134.0306212475706 },
    { x: 74.16029730426483, y: 132.84547460075206 },
    { x: 73.61931633263939, y: 131.6735658540476 },
    { x: 73.04860918352567, y: 130.5158110228669 },
    { x: 72.44790991696604, y: 129.37336251369305 },
    { x: 71.81715943519212, y: 128.24719543970414 },
    { x: 71.15609179824628, y: 127.13855085403583 },
    { x: 70.46494339720196, y: 126.04843341875038 },
    { x: 69.74371423205919, y: 124.97796599144675 },
    { x: 68.99255204723887, y: 123.92824188083969 },
    { x: 68.211781880467, y: 122.90044304229654 },
    { x: 67.40175831835381, y: 121.89548549122698 },
    { x: 66.56301324081458, y: 120.91437388969325 },
    { x: 65.69610807664878, y: 119.95811289975754 },
    { x: 64.80166335242427, y: 119.02750034129284 },
    { x: 63.880476888014, y: 118.12336358305625 },
    { x: 62.933346503290906, y: 117.24647089603656 },
    { x: 61.96118821366466, y: 116.397354160149 },
    { x: 60.964947583429144, y: 115.57663390196151 },
    { x: 59.94565882353075, y: 114.7847533547368 },
    { x: 58.90435614491589, y: 114.02200800731666 },
    { x: 57.84216240518354, y: 113.28863425077459 },
    { x: 56.76020046193264, y: 112.58472073176317 },
    { x: 55.659593172762165, y: 111.91041519470326 },
    { x: 54.54140429750271, y: 111.26562899294234 },
    { x: 53.40687488928996, y: 110.65006663763857 },
    { x: 52.256920963533595, y: 110.06381677544452 },
    { x: 51.092754024485124, y: 109.50631797756068 },
    { x: 49.9153491853226, y: 108.97730430402942 },
    { x: 48.725711108108236, y: 108.47648026600889 },
    { x: 47.52481490602009, y: 108.00319578804708 },
    { x: 46.31360614335202, y: 107.55703718576542 },
    { x: 45.09294173774533, y: 107.13747257924861 },
    { x: 43.8635899601888, y: 106.7438814419288 },
    { x: 42.62643727720789, y: 106.37567279612236 },
    { x: 41.38219286202304, y: 106.03225566414557 },
    { x: 40.13144769231789, y: 105.71315726385153 },
    { x: 38.874970039081205, y: 105.41749112871476 },
    { x: 37.61332133111246, y: 105.14484357435666 },
    { x: 36.34706299721114, y: 104.89441678090431 },
    { x: 35.07652007510327, y: 104.66671307938881 },
    { x: 33.80201760251485, y: 104.46226434972547 },
    { x: 32.52391016605608, y: 104.28204570509233 },
    { x: 31.2424932545688, y: 104.12676631870978 },
    { x: 29.958180552431568, y: 103.99748995040842 },
    { x: 28.67150393955968, y: 103.89495532229282 },
    { x: 27.382877100331708, y: 103.81996025423594 },
    { x: 26.092950110199673, y: 103.77347985941581 },
    { x: 24.80228439796306, y: 103.75631195770539 },
    { x: 23.511589136842264, y: 103.76931346674598 },
    { x: 22.22157350005768, y: 103.81325265752636 },
    { x: 20.933005758598075, y: 103.88910464322456 },
    { x: 19.646801927873117, y: 103.99740130375586 },
    { x: 18.363818925524132, y: 104.13891091010905 },
    { x: 17.084987541402878, y: 104.31422443996779 },
    { x: 15.811415858666226, y: 104.52402151766829 },
    { x: 14.544034667165949, y: 104.76862718093656 },
    { x: 13.28399637338519, y: 105.04854376080372 },
    { x: 12.032409060480818, y: 105.36412584387996 },
    { x: 10.7903808116097, y: 105.71543252793363 },
    { x: 9.55906403325498, y: 106.10261155738569 },
    { x: 8.339596357457712, y: 106.52560383446774 },
    { x: 7.1331006418168545, y: 106.98432071252726 },
    { x: 5.9406701950471845, y: 107.47846670272239 },
    { x: 4.763398325863481, y: 108.00765766955875 },
    { x: 3.602260147443786, y: 108.57145037977361 },
    { x: 2.4582898707345127, y: 109.16925385568328 },
    { x: 1.3323296389348804, y: 109.80038847295157 },
    { x: 0.2252511441282928, y: 110.46402686282136 },
    { x: -0.8622216660227627, y: 111.1593121076513 },
    { x: -1.9294534905083478, y: 111.88535774091594 },
    { x: -2.975823802760616, y: 112.64110000278465 },
    { x: -4.000785948422179, y: 113.42565242673196 },
    { x: -5.003955791998655, y: 114.23789215515889 },
    { x: -5.985052619090304, y: 115.07663723269812 },
    { x: -6.943633196434379, y: 115.94103074170835 },
    { x: -7.879771396241337, y: 116.82974298240133 },
    { x: -8.793038759690523, y: 117.74185793936738 },
    { x: -9.683627354529127, y: 118.67619365723915 },
    { x: -10.5514485341046, y: 119.63168637618608 },
    { x: -11.396457975090668, y: 120.60742008079848 },
    { x: -12.218803421908245, y: 121.60233101124578 },
    { x: -13.018617844536154, y: 122.61544405434988 },
    { x: -13.796063761837408, y: 123.64581364581696 },
    { x: -14.551303692675008, y: 124.69261241688989 },
    { x: -15.284514930354058, y: 125.75492435215898 },
    { x: -15.995800895969197, y: 126.83204027840384 },
    { x: -16.685516176130623, y: 127.92310327798315 },
    { x: -17.35388238746971, y: 129.02734507990814 },
    { x: -18.000884755544366, y: 130.1442929020319 },
    { x: -18.626981288059426, y: 131.27306027782893 },
    { x: -19.232127661688626, y: 132.4131744251523 },
    { x: -19.816663688600062, y: 133.56404436631837 },
    { x: -20.380426849930732, y: 134.72519731918013 },
    { x: -20.92375695784874, y: 135.89607185493819 },
    { x: -21.446506267933174, y: 137.0762838380981 },
    { x: -21.94858613353148, y: 138.2653900353972 },
    { x: -22.429967005759476, y: 139.46306540910936 },
    { x: -22.890117004701867, y: 140.669044019277 },
    { x: -23.328637220422177, y: 141.8830599259425 },
    { x: -23.744582088626547, y: 143.10499493356906 },
    { x: -24.13656281175837, y: 144.33481949327253 },
    { x: -24.501624501399323, y: 145.5728881916631 },
    { x: -24.83270497422963, y: 146.82047163076064 },
    { x: -25.164657139143348, y: 146.03491454475113 },
    { x: -25.50396697621867, y: 144.7895472719673 },
    { x: -25.843276813293993, y: 143.5441209014151 },
    { x: -26.182586650369316, y: 142.29869453086295 },
    { x: -26.52189648744464, y: 141.05326816031075 },
    { x: -26.86119155007787, y: 139.80790088752693 },
    { x: -27.200501387153192, y: 138.56247451697476 },
    { x: -27.539811224228515, y: 137.3170481464226 },
    { x: -27.879121061303838, y: 136.07165132475458 },
    { x: -28.21843089837916, y: 134.82625450308657 },
    { x: -28.557740735454484, y: 133.58082813253438 },
    { x: -28.897050572529807, y: 132.3354313108664 },
    { x: -29.23636040960513, y: 131.0900344891984 },
    { x: -29.575670246680453, y: 129.84460811864622 },
    { x: -29.914980083755776, y: 128.59918174809403 },
    { x: -30.2542899208311, y: 127.35378492642604 },
    { x: -30.59359975790642, y: 126.10838810475803 },
    { x: -30.93289482053965, y: 124.86296173420584 },
    { x: -31.272219432057067, y: 123.61756491253784 },
    { x: -31.611514494690297, y: 122.37216809086985 },
    { x: -31.95082433176562, y: 121.12674172031767 },
    { x: -32.29013416884094, y: 119.88131534976549 },
    { x: -32.62944400591626, y: 118.63591852809749 },
    { x: -32.96875384299159, y: 117.3905217064295 },
    { x: -33.30806368006691, y: 116.14509533587731 },
    { x: -33.647373517142235, y: 114.8996985142093 },
    { x: -33.986683354217554, y: 113.65427214365712 },
    { x: -34.32597841685079, y: 112.40887532198913 },
    { x: -34.665288253926114, y: 111.16347850032113 },
    { x: -35.004598091001434, y: 109.91805212976895 },
    { x: -35.34390792807676, y: 108.67265530810096 },
    { x: -35.68321776515208, y: 107.42722893754878 },
    { x: -36.022527602227406, y: 106.18183211588078 },
    { x: -36.361837439302725, y: 104.93643529421279 },
    { x: -36.70114727637805, y: 103.69100892366059 },
    { x: -37.04045711345337, y: 102.44558255310841 },
    { x: -37.3797669505287, y: 101.20018573144041 },
    { x: -37.71907678760402, y: 99.9547889097724 },
    { x: -38.05838662467934, y: 98.70936253922024 },
    { x: -38.39769646175466, y: 97.46396571755223 },
    { x: -38.736991524387896, y: 96.21853934700003 },
    { x: -39.076301361463216, y: 94.97314252533204 },
    { x: -39.41561119853854, y: 93.72771615477986 },
    { x: -39.75492103561386, y: 92.48231933311186 },
    { x: -40.09423087268919, y: 91.23692251144386 },
    { x: -40.43354070976451, y: 89.99149614089168 },
    { x: -40.772850546839834, y: 88.74609931922369 },
    { x: -41.11216038391515, y: 87.50067294867151 },
    { x: -41.45147022099048, y: 86.25527612700351 },
    { x: -41.79076528362371, y: 85.00984975645132 },
    { x: -42.130075120699026, y: 83.76445293478332 },
    { x: -42.46938495777435, y: 82.51905611311533 },
    { x: -42.80869479484968, y: 81.27362974256314 },
    { x: -43.148004631925005, y: 80.02823292089515 },
    { x: -43.48731446900032, y: 78.78280655034297 },
    { x: -43.826624306075644, y: 77.53740972867497 },
    { x: -44.16593414315097, y: 76.29198335812278 },
    { x: -44.5052439802263, y: 75.04658653645478 },
    { x: -44.84455381730161, y: 73.80118971478679 },
    { x: -45.183863654376935, y: 72.55576334423459 },
    { x: -45.52317349145226, y: 71.3103665225666 },
    { x: -45.86248332852759, y: 70.06494015201442 },
    { x: -46.201778391160815, y: 68.81954333034642 },
    { x: -46.54108822823614, y: 67.57411695979424 },
    { x: -46.88039806531146, y: 66.32872013812624 },
    { x: -47.21970790238678, y: 65.08332331645823 },
    { x: -47.55901773946211, y: 63.83789694590605 },
    { x: -47.89832757653743, y: 62.59250012423806 },
    { x: -48.23763741361275, y: 61.347073753685876 },
    { x: -48.57694725068807, y: 60.10167693201788 },
    { x: -48.916242313321305, y: 58.85628011034988 },
    { x: -49.25555215039663, y: 57.61085373979769 },
    { x: -49.59486198747195, y: 56.365456918129695 },
    { x: -49.93417182454727, y: 55.12003054757752 },
    { x: -50.2734816616226, y: 53.87463372590951 },
    { x: -50.61279149869792, y: 52.62920735535733 },
    { x: -50.95210133577324, y: 51.383810533689335 },
    { x: -51.29141117284856, y: 50.13839893757925 },
    { x: -51.63072100992389, y: 48.89298734146915 },
    { x: -51.970030846999215, y: 47.64757574535906 },
    { x: -52.309340684074535, y: 46.402164149248975 },
    { x: -52.648650521149854, y: 45.15676732758097 },
    { x: -52.98796035822518, y: 43.91134095702879 },
    { x: -53.32725542085841, y: 42.66594413536079 },
    { x: -53.66656525793373, y: 41.4205325392507 },
    { x: -54.00587509500906, y: 40.17512094314061 },
    { x: -54.345184932084386, y: 38.92970934703052 },
    { x: -54.6844947691597, y: 37.68429775092043 },
    { x: -55.023804606235025, y: 36.43890092925243 },
    { x: -55.36311444331035, y: 35.193474558700245 },
    { x: -55.70242428038568, y: 33.94807773703225 },
    { x: -56.04173411746099, y: 32.702666140922155 },
    { x: -56.38104395453632, y: 31.45725454481207 },
    { x: -56.72033901716955, y: 30.211842948701978 },
    { x: -57.05964885424487, y: 28.966431352591883 },
    { x: -57.398958691320196, y: 27.721019756481798 },
    { x: -57.738268528395515, y: 26.475608160371703 },
    { x: -58.07757836547084, y: 25.230211338703707 },
    { x: -58.41688820254616, y: 23.98479974259362 },
    { x: -58.75619803962148, y: 22.739388146483524 },
    { x: -59.09550787669681, y: 21.493976550373432 },
    { x: -59.434817713772134, y: 20.248564954263344 },
    { x: -59.77412755084745, y: 19.003153358153256 },
    { x: -60.11343738792277, y: 17.757756536485253 },
    { x: -60.4527472249981, y: 16.512344940375165 },
    { x: -60.792042287631325, y: 15.266933344265073 },
    { x: -61.13135212470665, y: 14.021521748154983 },
    { x: -61.47066196178198, y: 12.776110152044893 },
    { x: -61.809971798857305, y: 11.530698555934803 },
    { x: -62.14928163593262, y: 10.28528695982471 },
    { x: -62.48859147300794, y: 9.039875363714621 },
    { x: -62.82790131008327, y: 7.794478542046622 },
    { x: -63.167211147158596, y: 6.54906694593653 },
    { x: -63.50652098423391, y: 5.30365534982644 },
    { x: -63.845830821309235, y: 4.05824375371635 },
    { x: -64.18514065838455, y: 2.8128321576062585 },
    { x: -64.52443572101778, y: 1.5674205614961683 },
    { x: -64.86374555809311, y: 0.32200896538607776 },
    { x: -65.62684549212344, y: -0.6618063590504228 },
    { x: -66.588085469044, y: -1.5233188518527894 },
    { x: -67.54932544596456, y: -2.384831344655156 },
    { x: -68.51055064844303, y: -3.2463438374575224 },
    { x: -69.4717906253636, y: -4.107841555817798 },
    { x: -70.43303060228415, y: -4.969354048620164 },
    { x: -71.39425580476262, y: -5.830866541422531 },
    { x: -72.35549578168317, y: -6.692379034224897 },
    { x: -73.31673575860373, y: -7.553891527027265 },
    { x: -74.2779609610822, y: -8.41540401982963 }
  ];
